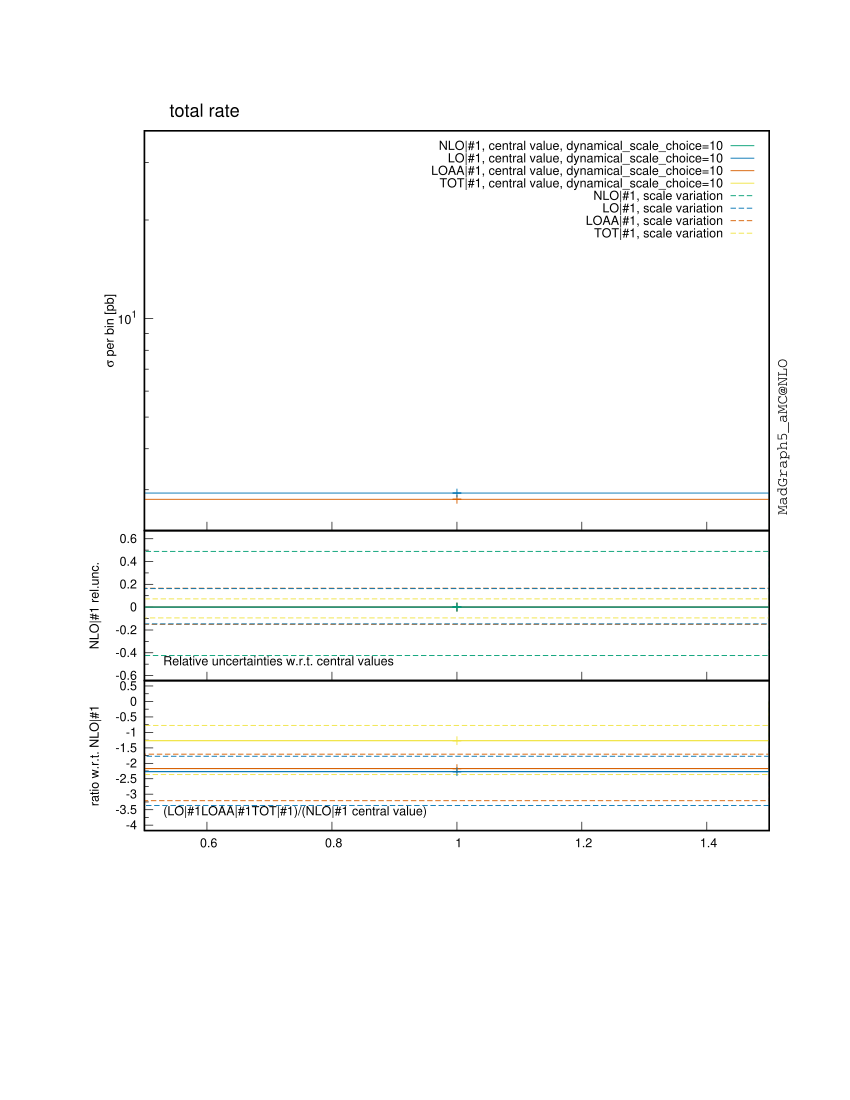

Source code (gnuplot):

################################################################################
#
# This gnuplot file was generated by MadGraph5_aMC@NLO project, a program which 
# automatically generates Feynman diagrams and matrix elements for arbitrary
# high-energy processes in the Standard Model and beyond. It also perform the
# integration and/or generate events for these processes, at LO and NLO accuracy.
#
# For more information, visit madgraph.phys.ucl.ac.be and amcatnlo.web.cern.ch
#
################################################################################
# /farmstorage/marcozaro/MadGraph/mg5amcnlo/mupmum_ww_nlo_new2/bin/internal/histograms.py /farmstorage/marcozaro/MadGraph/mg5amcnlo/mupmum_ww_nlo_new2/SubProcesses/P0_aa_wpwm/all_G1_100/MADatNLO.HwU /farmstorage/marcozaro/MadGraph/mg5amcnlo/mupmum_ww_nlo_new2/SubProcesses/P0_aa_wpwm/all_G1_80/MADatNLO.HwU /farmstorage/marcozaro/MadGraph/mg5amcnlo/mupmum_ww_nlo_new2/SubProcesses/P0_aa_wpwm/all_G1_143/MADatNLO.HwU /farmstorage/marcozaro/MadGraph/mg5amcnlo/mupmum_ww_nlo_new2/SubProcesses/P0_aa_wpwm/all_G1_365/MADatNLO.HwU /farmstorage/marcozaro/MadGraph/mg5amcnlo/mupmum_ww_nlo_new2/SubProcesses/P0_aa_wpwm/all_G1_154/MADatNLO.HwU /farmstorage/marcozaro/MadGraph/mg5amcnlo/mupmum_ww_nlo_new2/SubProcesses/P0_aa_wpwm/all_G1_460/MADatNLO.HwU /farmstorage/marcozaro/MadGraph/mg5amcnlo/mupmum_ww_nlo_new2/SubProcesses/P0_aa_wpwm/all_G1_191/MADatNLO.HwU /farmstorage/marcozaro/MadGraph/mg5amcnlo/mupmum_ww_nlo_new2/SubProcesses/P0_aa_wpwm/all_G1_72/MADatNLO.HwU /farmstorage/marcozaro/MadGraph/mg5amcnlo/mupmum_ww_nlo_new2/SubProcesses/P0_aa_wpwm/all_G1_572/MADatNLO.HwU /farmstorage/marcozaro/MadGraph/mg5amcnlo/mupmum_ww_nlo_new2/SubProcesses/P0_aa_wpwm/all_G1_232/MADatNLO.HwU /farmstorage/marcozaro/MadGraph/mg5amcnlo/mupmum_ww_nlo_new2/SubProcesses/P0_aa_wpwm/all_G1_322/MADatNLO.HwU /farmstorage/marcozaro/MadGraph/mg5amcnlo/mupmum_ww_nlo_new2/SubProcesses/P0_aa_wpwm/all_G1_112/MADatNLO.HwU /farmstorage/marcozaro/MadGraph/mg5amcnlo/mupmum_ww_nlo_new2/SubProcesses/P0_aa_wpwm/all_G1_328/MADatNLO.HwU /farmstorage/marcozaro/MadGraph/mg5amcnlo/mupmum_ww_nlo_new2/SubProcesses/P0_aa_wpwm/all_G1_3/MADatNLO.HwU /farmstorage/marcozaro/MadGraph/mg5amcnlo/mupmum_ww_nlo_new2/SubProcesses/P0_aa_wpwm/all_G1_471/MADatNLO.HwU /farmstorage/marcozaro/MadGraph/mg5amcnlo/mupmum_ww_nlo_new2/SubProcesses/P0_aa_wpwm/all_G1_384/MADatNLO.HwU /farmstorage/marcozaro/MadGraph/mg5amcnlo/mupmum_ww_nlo_new2/SubProcesses/P0_aa_wpwm/all_G1_213/MADatNLO.HwU /farmstorage/marcozaro/MadGraph/mg5amcnlo/mupmum_ww_nlo_new2/SubProcesses/P0_aa_wpwm/all_G1_503/MADatNLO.HwU /farmstorage/marcozaro/MadGraph/mg5amcnlo/mupmum_ww_nlo_new2/SubProcesses/P0_aa_wpwm/all_G1_335/MADatNLO.HwU /farmstorage/marcozaro/MadGraph/mg5amcnlo/mupmum_ww_nlo_new2/SubProcesses/P0_aa_wpwm/all_G1_592/MADatNLO.HwU /farmstorage/marcozaro/MadGraph/mg5amcnlo/mupmum_ww_nlo_new2/SubProcesses/P0_aa_wpwm/all_G1_171/MADatNLO.HwU /farmstorage/marcozaro/MadGraph/mg5amcnlo/mupmum_ww_nlo_new2/SubProcesses/P0_aa_wpwm/all_G1_463/MADatNLO.HwU /farmstorage/marcozaro/MadGraph/mg5amcnlo/mupmum_ww_nlo_new2/SubProcesses/P0_aa_wpwm/all_G1_212/MADatNLO.HwU /farmstorage/marcozaro/MadGraph/mg5amcnlo/mupmum_ww_nlo_new2/SubProcesses/P0_aa_wpwm/all_G1_198/MADatNLO.HwU /farmstorage/marcozaro/MadGraph/mg5amcnlo/mupmum_ww_nlo_new2/SubProcesses/P0_aa_wpwm/all_G1_497/MADatNLO.HwU /farmstorage/marcozaro/MadGraph/mg5amcnlo/mupmum_ww_nlo_new2/SubProcesses/P0_aa_wpwm/all_G1_561/MADatNLO.HwU /farmstorage/marcozaro/MadGraph/mg5amcnlo/mupmum_ww_nlo_new2/SubProcesses/P0_aa_wpwm/all_G1_529/MADatNLO.HwU /farmstorage/marcozaro/MadGraph/mg5amcnlo/mupmum_ww_nlo_new2/SubProcesses/P0_aa_wpwm/all_G1_284/MADatNLO.HwU /farmstorage/marcozaro/MadGraph/mg5amcnlo/mupmum_ww_nlo_new2/SubProcesses/P0_aa_wpwm/all_G1_319/MADatNLO.HwU /farmstorage/marcozaro/MadGraph/mg5amcnlo/mupmum_ww_nlo_new2/SubProcesses/P0_aa_wpwm/all_G1_428/MADatNLO.HwU /farmstorage/marcozaro/MadGraph/mg5amcnlo/mupmum_ww_nlo_new2/SubProcesses/P0_aa_wpwm/all_G1_119/MADatNLO.HwU /farmstorage/marcozaro/MadGraph/mg5amcnlo/mupmum_ww_nlo_new2/SubProcesses/P0_aa_wpwm/all_G1_297/MADatNLO.HwU /farmstorage/marcozaro/MadGraph/mg5amcnlo/mupmum_ww_nlo_new2/SubProcesses/P0_aa_wpwm/all_G1_277/MADatNLO.HwU /farmstorage/marcozaro/MadGraph/mg5amcnlo/mupmum_ww_nlo_new2/SubProcesses/P0_aa_wpwm/all_G1_407/MADatNLO.HwU /farmstorage/marcozaro/MadGraph/mg5amcnlo/mupmum_ww_nlo_new2/SubProcesses/P0_aa_wpwm/all_G1_169/MADatNLO.HwU /farmstorage/marcozaro/MadGraph/mg5amcnlo/mupmum_ww_nlo_new2/SubProcesses/P0_aa_wpwm/all_G1_558/MADatNLO.HwU /farmstorage/marcozaro/MadGraph/mg5amcnlo/mupmum_ww_nlo_new2/SubProcesses/P0_aa_wpwm/all_G1_447/MADatNLO.HwU /farmstorage/marcozaro/MadGraph/mg5amcnlo/mupmum_ww_nlo_new2/SubProcesses/P0_aa_wpwm/all_G1_275/MADatNLO.HwU /farmstorage/marcozaro/MadGraph/mg5amcnlo/mupmum_ww_nlo_new2/SubProcesses/P0_aa_wpwm/all_G1_84/MADatNLO.HwU /farmstorage/marcozaro/MadGraph/mg5amcnlo/mupmum_ww_nlo_new2/SubProcesses/P0_aa_wpwm/all_G1_285/MADatNLO.HwU /farmstorage/marcozaro/MadGraph/mg5amcnlo/mupmum_ww_nlo_new2/SubProcesses/P0_aa_wpwm/all_G1_305/MADatNLO.HwU /farmstorage/marcozaro/MadGraph/mg5amcnlo/mupmum_ww_nlo_new2/SubProcesses/P0_aa_wpwm/all_G1_5/MADatNLO.HwU /farmstorage/marcozaro/MadGraph/mg5amcnlo/mupmum_ww_nlo_new2/SubProcesses/P0_aa_wpwm/all_G1_158/MADatNLO.HwU /farmstorage/marcozaro/MadGraph/mg5amcnlo/mupmum_ww_nlo_new2/SubProcesses/P0_aa_wpwm/all_G1_81/MADatNLO.HwU /farmstorage/marcozaro/MadGraph/mg5amcnlo/mupmum_ww_nlo_new2/SubProcesses/P0_aa_wpwm/all_G1_409/MADatNLO.HwU /farmstorage/marcozaro/MadGraph/mg5amcnlo/mupmum_ww_nlo_new2/SubProcesses/P0_aa_wpwm/all_G1_490/MADatNLO.HwU /farmstorage/marcozaro/MadGraph/mg5amcnlo/mupmum_ww_nlo_new2/SubProcesses/P0_aa_wpwm/all_G1_279/MADatNLO.HwU /farmstorage/marcozaro/MadGraph/mg5amcnlo/mupmum_ww_nlo_new2/SubProcesses/P0_aa_wpwm/all_G1_324/MADatNLO.HwU /farmstorage/marcozaro/MadGraph/mg5amcnlo/mupmum_ww_nlo_new2/SubProcesses/P0_aa_wpwm/all_G1_426/MADatNLO.HwU /farmstorage/marcozaro/MadGraph/mg5amcnlo/mupmum_ww_nlo_new2/SubProcesses/P0_aa_wpwm/all_G1_159/MADatNLO.HwU /farmstorage/marcozaro/MadGraph/mg5amcnlo/mupmum_ww_nlo_new2/SubProcesses/P0_aa_wpwm/all_G1_597/MADatNLO.HwU /farmstorage/marcozaro/MadGraph/mg5amcnlo/mupmum_ww_nlo_new2/SubProcesses/P0_aa_wpwm/all_G1_372/MADatNLO.HwU /farmstorage/marcozaro/MadGraph/mg5amcnlo/mupmum_ww_nlo_new2/SubProcesses/P0_aa_wpwm/all_G1_475/MADatNLO.HwU /farmstorage/marcozaro/MadGraph/mg5amcnlo/mupmum_ww_nlo_new2/SubProcesses/P0_aa_wpwm/all_G1_325/MADatNLO.HwU /farmstorage/marcozaro/MadGraph/mg5amcnlo/mupmum_ww_nlo_new2/SubProcesses/P0_aa_wpwm/all_G1_353/MADatNLO.HwU /farmstorage/marcozaro/MadGraph/mg5amcnlo/mupmum_ww_nlo_new2/SubProcesses/P0_aa_wpwm/all_G1_505/MADatNLO.HwU /farmstorage/marcozaro/MadGraph/mg5amcnlo/mupmum_ww_nlo_new2/SubProcesses/P0_aa_wpwm/all_G1_398/MADatNLO.HwU /farmstorage/marcozaro/MadGraph/mg5amcnlo/mupmum_ww_nlo_new2/SubProcesses/P0_aa_wpwm/all_G1_86/MADatNLO.HwU /farmstorage/marcozaro/MadGraph/mg5amcnlo/mupmum_ww_nlo_new2/SubProcesses/P0_aa_wpwm/all_G1_33/MADatNLO.HwU /farmstorage/marcozaro/MadGraph/mg5amcnlo/mupmum_ww_nlo_new2/SubProcesses/P0_aa_wpwm/all_G1_487/MADatNLO.HwU /farmstorage/marcozaro/MadGraph/mg5amcnlo/mupmum_ww_nlo_new2/SubProcesses/P0_aa_wpwm/all_G1_209/MADatNLO.HwU /farmstorage/marcozaro/MadGraph/mg5amcnlo/mupmum_ww_nlo_new2/SubProcesses/P0_aa_wpwm/all_G1_551/MADatNLO.HwU /farmstorage/marcozaro/MadGraph/mg5amcnlo/mupmum_ww_nlo_new2/SubProcesses/P0_aa_wpwm/all_G1_316/MADatNLO.HwU /farmstorage/marcozaro/MadGraph/mg5amcnlo/mupmum_ww_nlo_new2/SubProcesses/P0_aa_wpwm/all_G1_491/MADatNLO.HwU /farmstorage/marcozaro/MadGraph/mg5amcnlo/mupmum_ww_nlo_new2/SubProcesses/P0_aa_wpwm/all_G1_411/MADatNLO.HwU /farmstorage/marcozaro/MadGraph/mg5amcnlo/mupmum_ww_nlo_new2/SubProcesses/P0_aa_wpwm/all_G1_2/MADatNLO.HwU /farmstorage/marcozaro/MadGraph/mg5amcnlo/mupmum_ww_nlo_new2/SubProcesses/P0_aa_wpwm/all_G1_403/MADatNLO.HwU /farmstorage/marcozaro/MadGraph/mg5amcnlo/mupmum_ww_nlo_new2/SubProcesses/P0_aa_wpwm/all_G1_221/MADatNLO.HwU /farmstorage/marcozaro/MadGraph/mg5amcnlo/mupmum_ww_nlo_new2/SubProcesses/P0_aa_wpwm/all_G1_345/MADatNLO.HwU /farmstorage/marcozaro/MadGraph/mg5amcnlo/mupmum_ww_nlo_new2/SubProcesses/P0_aa_wpwm/all_G1_31/MADatNLO.HwU /farmstorage/marcozaro/MadGraph/mg5amcnlo/mupmum_ww_nlo_new2/SubProcesses/P0_aa_wpwm/all_G1_555/MADatNLO.HwU /farmstorage/marcozaro/MadGraph/mg5amcnlo/mupmum_ww_nlo_new2/SubProcesses/P0_aa_wpwm/all_G1_121/MADatNLO.HwU /farmstorage/marcozaro/MadGraph/mg5amcnlo/mupmum_ww_nlo_new2/SubProcesses/P0_aa_wpwm/all_G1_400/MADatNLO.HwU /farmstorage/marcozaro/MadGraph/mg5amcnlo/mupmum_ww_nlo_new2/SubProcesses/P0_aa_wpwm/all_G1_94/MADatNLO.HwU /farmstorage/marcozaro/MadGraph/mg5amcnlo/mupmum_ww_nlo_new2/SubProcesses/P0_aa_wpwm/all_G1_178/MADatNLO.HwU /farmstorage/marcozaro/MadGraph/mg5amcnlo/mupmum_ww_nlo_new2/SubProcesses/P0_aa_wpwm/all_G1_495/MADatNLO.HwU /farmstorage/marcozaro/MadGraph/mg5amcnlo/mupmum_ww_nlo_new2/SubProcesses/P0_aa_wpwm/all_G1_173/MADatNLO.HwU /farmstorage/marcozaro/MadGraph/mg5amcnlo/mupmum_ww_nlo_new2/SubProcesses/P0_aa_wpwm/all_G1_19/MADatNLO.HwU /farmstorage/marcozaro/MadGraph/mg5amcnlo/mupmum_ww_nlo_new2/SubProcesses/P0_aa_wpwm/all_G1_255/MADatNLO.HwU /farmstorage/marcozaro/MadGraph/mg5amcnlo/mupmum_ww_nlo_new2/SubProcesses/P0_aa_wpwm/all_G1_136/MADatNLO.HwU /farmstorage/marcozaro/MadGraph/mg5amcnlo/mupmum_ww_nlo_new2/SubProcesses/P0_aa_wpwm/all_G1_537/MADatNLO.HwU /farmstorage/marcozaro/MadGraph/mg5amcnlo/mupmum_ww_nlo_new2/SubProcesses/P0_aa_wpwm/all_G1_247/MADatNLO.HwU /farmstorage/marcozaro/MadGraph/mg5amcnlo/mupmum_ww_nlo_new2/SubProcesses/P0_aa_wpwm/all_G1_265/MADatNLO.HwU /farmstorage/marcozaro/MadGraph/mg5amcnlo/mupmum_ww_nlo_new2/SubProcesses/P0_aa_wpwm/all_G1_357/MADatNLO.HwU /farmstorage/marcozaro/MadGraph/mg5amcnlo/mupmum_ww_nlo_new2/SubProcesses/P0_aa_wpwm/all_G1_170/MADatNLO.HwU /farmstorage/marcozaro/MadGraph/mg5amcnlo/mupmum_ww_nlo_new2/SubProcesses/P0_aa_wpwm/all_G1_24/MADatNLO.HwU /farmstorage/marcozaro/MadGraph/mg5amcnlo/mupmum_ww_nlo_new2/SubProcesses/P0_aa_wpwm/all_G1_585/MADatNLO.HwU /farmstorage/marcozaro/MadGraph/mg5amcnlo/mupmum_ww_nlo_new2/SubProcesses/P0_aa_wpwm/all_G1_269/MADatNLO.HwU /farmstorage/marcozaro/MadGraph/mg5amcnlo/mupmum_ww_nlo_new2/SubProcesses/P0_aa_wpwm/all_G1_134/MADatNLO.HwU /farmstorage/marcozaro/MadGraph/mg5amcnlo/mupmum_ww_nlo_new2/SubProcesses/P0_aa_wpwm/all_G1_60/MADatNLO.HwU /farmstorage/marcozaro/MadGraph/mg5amcnlo/mupmum_ww_nlo_new2/SubProcesses/P0_aa_wpwm/all_G1_481/MADatNLO.HwU /farmstorage/marcozaro/MadGraph/mg5amcnlo/mupmum_ww_nlo_new2/SubProcesses/P0_aa_wpwm/all_G1_533/MADatNLO.HwU /farmstorage/marcozaro/MadGraph/mg5amcnlo/mupmum_ww_nlo_new2/SubProcesses/P0_aa_wpwm/all_G1_268/MADatNLO.HwU /farmstorage/marcozaro/MadGraph/mg5amcnlo/mupmum_ww_nlo_new2/SubProcesses/P0_aa_wpwm/all_G1_356/MADatNLO.HwU /farmstorage/marcozaro/MadGraph/mg5amcnlo/mupmum_ww_nlo_new2/SubProcesses/P0_aa_wpwm/all_G1_423/MADatNLO.HwU /farmstorage/marcozaro/MadGraph/mg5amcnlo/mupmum_ww_nlo_new2/SubProcesses/P0_aa_wpwm/all_G1_410/MADatNLO.HwU /farmstorage/marcozaro/MadGraph/mg5amcnlo/mupmum_ww_nlo_new2/SubProcesses/P0_aa_wpwm/all_G1_184/MADatNLO.HwU /farmstorage/marcozaro/MadGraph/mg5amcnlo/mupmum_ww_nlo_new2/SubProcesses/P0_aa_wpwm/all_G1_139/MADatNLO.HwU /farmstorage/marcozaro/MadGraph/mg5amcnlo/mupmum_ww_nlo_new2/SubProcesses/P0_aa_wpwm/all_G1_440/MADatNLO.HwU /farmstorage/marcozaro/MadGraph/mg5amcnlo/mupmum_ww_nlo_new2/SubProcesses/P0_aa_wpwm/all_G1_76/MADatNLO.HwU /farmstorage/marcozaro/MadGraph/mg5amcnlo/mupmum_ww_nlo_new2/SubProcesses/P0_aa_wpwm/all_G1_214/MADatNLO.HwU /farmstorage/marcozaro/MadGraph/mg5amcnlo/mupmum_ww_nlo_new2/SubProcesses/P0_aa_wpwm/all_G1_546/MADatNLO.HwU /farmstorage/marcozaro/MadGraph/mg5amcnlo/mupmum_ww_nlo_new2/SubProcesses/P0_aa_wpwm/all_G1_378/MADatNLO.HwU /farmstorage/marcozaro/MadGraph/mg5amcnlo/mupmum_ww_nlo_new2/SubProcesses/P0_aa_wpwm/all_G1_521/MADatNLO.HwU /farmstorage/marcozaro/MadGraph/mg5amcnlo/mupmum_ww_nlo_new2/SubProcesses/P0_aa_wpwm/all_G1_563/MADatNLO.HwU /farmstorage/marcozaro/MadGraph/mg5amcnlo/mupmum_ww_nlo_new2/SubProcesses/P0_aa_wpwm/all_G1_379/MADatNLO.HwU /farmstorage/marcozaro/MadGraph/mg5amcnlo/mupmum_ww_nlo_new2/SubProcesses/P0_aa_wpwm/all_G1_77/MADatNLO.HwU /farmstorage/marcozaro/MadGraph/mg5amcnlo/mupmum_ww_nlo_new2/SubProcesses/P0_aa_wpwm/all_G1_580/MADatNLO.HwU /farmstorage/marcozaro/MadGraph/mg5amcnlo/mupmum_ww_nlo_new2/SubProcesses/P0_aa_wpwm/all_G1_200/MADatNLO.HwU /farmstorage/marcozaro/MadGraph/mg5amcnlo/mupmum_ww_nlo_new2/SubProcesses/P0_aa_wpwm/all_G1_351/MADatNLO.HwU /farmstorage/marcozaro/MadGraph/mg5amcnlo/mupmum_ww_nlo_new2/SubProcesses/P0_aa_wpwm/all_G1_30/MADatNLO.HwU /farmstorage/marcozaro/MadGraph/mg5amcnlo/mupmum_ww_nlo_new2/SubProcesses/P0_aa_wpwm/all_G1_195/MADatNLO.HwU /farmstorage/marcozaro/MadGraph/mg5amcnlo/mupmum_ww_nlo_new2/SubProcesses/P0_aa_wpwm/all_G1_383/MADatNLO.HwU /farmstorage/marcozaro/MadGraph/mg5amcnlo/mupmum_ww_nlo_new2/SubProcesses/P0_aa_wpwm/all_G1_175/MADatNLO.HwU /farmstorage/marcozaro/MadGraph/mg5amcnlo/mupmum_ww_nlo_new2/SubProcesses/P0_aa_wpwm/all_G1_527/MADatNLO.HwU /farmstorage/marcozaro/MadGraph/mg5amcnlo/mupmum_ww_nlo_new2/SubProcesses/P0_aa_wpwm/all_G1_244/MADatNLO.HwU /farmstorage/marcozaro/MadGraph/mg5amcnlo/mupmum_ww_nlo_new2/SubProcesses/P0_aa_wpwm/all_G1_420/MADatNLO.HwU /farmstorage/marcozaro/MadGraph/mg5amcnlo/mupmum_ww_nlo_new2/SubProcesses/P0_aa_wpwm/all_G1_312/MADatNLO.HwU /farmstorage/marcozaro/MadGraph/mg5amcnlo/mupmum_ww_nlo_new2/SubProcesses/P0_aa_wpwm/all_G1_64/MADatNLO.HwU /farmstorage/marcozaro/MadGraph/mg5amcnlo/mupmum_ww_nlo_new2/SubProcesses/P0_aa_wpwm/all_G1_9/MADatNLO.HwU /farmstorage/marcozaro/MadGraph/mg5amcnlo/mupmum_ww_nlo_new2/SubProcesses/P0_aa_wpwm/all_G1_562/MADatNLO.HwU /farmstorage/marcozaro/MadGraph/mg5amcnlo/mupmum_ww_nlo_new2/SubProcesses/P0_aa_wpwm/all_G1_477/MADatNLO.HwU /farmstorage/marcozaro/MadGraph/mg5amcnlo/mupmum_ww_nlo_new2/SubProcesses/P0_aa_wpwm/all_G1_135/MADatNLO.HwU /farmstorage/marcozaro/MadGraph/mg5amcnlo/mupmum_ww_nlo_new2/SubProcesses/P0_aa_wpwm/all_G1_210/MADatNLO.HwU /farmstorage/marcozaro/MadGraph/mg5amcnlo/mupmum_ww_nlo_new2/SubProcesses/P0_aa_wpwm/all_G1_131/MADatNLO.HwU /farmstorage/marcozaro/MadGraph/mg5amcnlo/mupmum_ww_nlo_new2/SubProcesses/P0_aa_wpwm/all_G1_26/MADatNLO.HwU /farmstorage/marcozaro/MadGraph/mg5amcnlo/mupmum_ww_nlo_new2/SubProcesses/P0_aa_wpwm/all_G1_202/MADatNLO.HwU /farmstorage/marcozaro/MadGraph/mg5amcnlo/mupmum_ww_nlo_new2/SubProcesses/P0_aa_wpwm/all_G1_416/MADatNLO.HwU /farmstorage/marcozaro/MadGraph/mg5amcnlo/mupmum_ww_nlo_new2/SubProcesses/P0_aa_wpwm/all_G1_468/MADatNLO.HwU /farmstorage/marcozaro/MadGraph/mg5amcnlo/mupmum_ww_nlo_new2/SubProcesses/P0_aa_wpwm/all_G1_293/MADatNLO.HwU /farmstorage/marcozaro/MadGraph/mg5amcnlo/mupmum_ww_nlo_new2/SubProcesses/P0_aa_wpwm/all_G1_536/MADatNLO.HwU /farmstorage/marcozaro/MadGraph/mg5amcnlo/mupmum_ww_nlo_new2/SubProcesses/P0_aa_wpwm/all_G1_281/MADatNLO.HwU /farmstorage/marcozaro/MadGraph/mg5amcnlo/mupmum_ww_nlo_new2/SubProcesses/P0_aa_wpwm/all_G1_374/MADatNLO.HwU /farmstorage/marcozaro/MadGraph/mg5amcnlo/mupmum_ww_nlo_new2/SubProcesses/P0_aa_wpwm/all_G1_259/MADatNLO.HwU /farmstorage/marcozaro/MadGraph/mg5amcnlo/mupmum_ww_nlo_new2/SubProcesses/P0_aa_wpwm/all_G1_206/MADatNLO.HwU /farmstorage/marcozaro/MadGraph/mg5amcnlo/mupmum_ww_nlo_new2/SubProcesses/P0_aa_wpwm/all_G1_20/MADatNLO.HwU /farmstorage/marcozaro/MadGraph/mg5amcnlo/mupmum_ww_nlo_new2/SubProcesses/P0_aa_wpwm/all_G1_290/MADatNLO.HwU /farmstorage/marcozaro/MadGraph/mg5amcnlo/mupmum_ww_nlo_new2/SubProcesses/P0_aa_wpwm/all_G1_462/MADatNLO.HwU /farmstorage/marcozaro/MadGraph/mg5amcnlo/mupmum_ww_nlo_new2/SubProcesses/P0_aa_wpwm/all_G1_457/MADatNLO.HwU /farmstorage/marcozaro/MadGraph/mg5amcnlo/mupmum_ww_nlo_new2/SubProcesses/P0_aa_wpwm/all_G1_315/MADatNLO.HwU /farmstorage/marcozaro/MadGraph/mg5amcnlo/mupmum_ww_nlo_new2/SubProcesses/P0_aa_wpwm/all_G1_83/MADatNLO.HwU /farmstorage/marcozaro/MadGraph/mg5amcnlo/mupmum_ww_nlo_new2/SubProcesses/P0_aa_wpwm/all_G1_10/MADatNLO.HwU /farmstorage/marcozaro/MadGraph/mg5amcnlo/mupmum_ww_nlo_new2/SubProcesses/P0_aa_wpwm/all_G1_302/MADatNLO.HwU /farmstorage/marcozaro/MadGraph/mg5amcnlo/mupmum_ww_nlo_new2/SubProcesses/P0_aa_wpwm/all_G1_395/MADatNLO.HwU /farmstorage/marcozaro/MadGraph/mg5amcnlo/mupmum_ww_nlo_new2/SubProcesses/P0_aa_wpwm/all_G1_496/MADatNLO.HwU /farmstorage/marcozaro/MadGraph/mg5amcnlo/mupmum_ww_nlo_new2/SubProcesses/P0_aa_wpwm/all_G1_48/MADatNLO.HwU /farmstorage/marcozaro/MadGraph/mg5amcnlo/mupmum_ww_nlo_new2/SubProcesses/P0_aa_wpwm/all_G1_296/MADatNLO.HwU /farmstorage/marcozaro/MadGraph/mg5amcnlo/mupmum_ww_nlo_new2/SubProcesses/P0_aa_wpwm/all_G1_434/MADatNLO.HwU /farmstorage/marcozaro/MadGraph/mg5amcnlo/mupmum_ww_nlo_new2/SubProcesses/P0_aa_wpwm/all_G1_104/MADatNLO.HwU /farmstorage/marcozaro/MadGraph/mg5amcnlo/mupmum_ww_nlo_new2/SubProcesses/P0_aa_wpwm/all_G1_185/MADatNLO.HwU /farmstorage/marcozaro/MadGraph/mg5amcnlo/mupmum_ww_nlo_new2/SubProcesses/P0_aa_wpwm/all_G1_375/MADatNLO.HwU /farmstorage/marcozaro/MadGraph/mg5amcnlo/mupmum_ww_nlo_new2/SubProcesses/P0_aa_wpwm/all_G1_446/MADatNLO.HwU /farmstorage/marcozaro/MadGraph/mg5amcnlo/mupmum_ww_nlo_new2/SubProcesses/P0_aa_wpwm/all_G1_276/MADatNLO.HwU /farmstorage/marcozaro/MadGraph/mg5amcnlo/mupmum_ww_nlo_new2/SubProcesses/P0_aa_wpwm/all_G1_120/MADatNLO.HwU /farmstorage/marcozaro/MadGraph/mg5amcnlo/mupmum_ww_nlo_new2/SubProcesses/P0_aa_wpwm/all_G1_370/MADatNLO.HwU /farmstorage/marcozaro/MadGraph/mg5amcnlo/mupmum_ww_nlo_new2/SubProcesses/P0_aa_wpwm/all_G1_517/MADatNLO.HwU /farmstorage/marcozaro/MadGraph/mg5amcnlo/mupmum_ww_nlo_new2/SubProcesses/P0_aa_wpwm/all_G1_227/MADatNLO.HwU /farmstorage/marcozaro/MadGraph/mg5amcnlo/mupmum_ww_nlo_new2/SubProcesses/P0_aa_wpwm/all_G1_308/MADatNLO.HwU /farmstorage/marcozaro/MadGraph/mg5amcnlo/mupmum_ww_nlo_new2/SubProcesses/P0_aa_wpwm/all_G1_445/MADatNLO.HwU /farmstorage/marcozaro/MadGraph/mg5amcnlo/mupmum_ww_nlo_new2/SubProcesses/P0_aa_wpwm/all_G1_291/MADatNLO.HwU /farmstorage/marcozaro/MadGraph/mg5amcnlo/mupmum_ww_nlo_new2/SubProcesses/P0_aa_wpwm/all_G1_418/MADatNLO.HwU /farmstorage/marcozaro/MadGraph/mg5amcnlo/mupmum_ww_nlo_new2/SubProcesses/P0_aa_wpwm/all_G1_149/MADatNLO.HwU /farmstorage/marcozaro/MadGraph/mg5amcnlo/mupmum_ww_nlo_new2/SubProcesses/P0_aa_wpwm/all_G1_38/MADatNLO.HwU /farmstorage/marcozaro/MadGraph/mg5amcnlo/mupmum_ww_nlo_new2/SubProcesses/P0_aa_wpwm/all_G1_344/MADatNLO.HwU /farmstorage/marcozaro/MadGraph/mg5amcnlo/mupmum_ww_nlo_new2/SubProcesses/P0_aa_wpwm/all_G1_62/MADatNLO.HwU /farmstorage/marcozaro/MadGraph/mg5amcnlo/mupmum_ww_nlo_new2/SubProcesses/P0_aa_wpwm/all_G1_113/MADatNLO.HwU /farmstorage/marcozaro/MadGraph/mg5amcnlo/mupmum_ww_nlo_new2/SubProcesses/P0_aa_wpwm/all_G1_166/MADatNLO.HwU /farmstorage/marcozaro/MadGraph/mg5amcnlo/mupmum_ww_nlo_new2/SubProcesses/P0_aa_wpwm/all_G1_570/MADatNLO.HwU /farmstorage/marcozaro/MadGraph/mg5amcnlo/mupmum_ww_nlo_new2/SubProcesses/P0_aa_wpwm/all_G1_388/MADatNLO.HwU /farmstorage/marcozaro/MadGraph/mg5amcnlo/mupmum_ww_nlo_new2/SubProcesses/P0_aa_wpwm/all_G1_55/MADatNLO.HwU /farmstorage/marcozaro/MadGraph/mg5amcnlo/mupmum_ww_nlo_new2/SubProcesses/P0_aa_wpwm/all_G1_1/MADatNLO.HwU /farmstorage/marcozaro/MadGraph/mg5amcnlo/mupmum_ww_nlo_new2/SubProcesses/P0_aa_wpwm/all_G1_373/MADatNLO.HwU /farmstorage/marcozaro/MadGraph/mg5amcnlo/mupmum_ww_nlo_new2/SubProcesses/P0_aa_wpwm/all_G1_567/MADatNLO.HwU /farmstorage/marcozaro/MadGraph/mg5amcnlo/mupmum_ww_nlo_new2/SubProcesses/P0_aa_wpwm/all_G1_258/MADatNLO.HwU /farmstorage/marcozaro/MadGraph/mg5amcnlo/mupmum_ww_nlo_new2/SubProcesses/P0_aa_wpwm/all_G1_25/MADatNLO.HwU /farmstorage/marcozaro/MadGraph/mg5amcnlo/mupmum_ww_nlo_new2/SubProcesses/P0_aa_wpwm/all_G1_352/MADatNLO.HwU /farmstorage/marcozaro/MadGraph/mg5amcnlo/mupmum_ww_nlo_new2/SubProcesses/P0_aa_wpwm/all_G1_208/MADatNLO.HwU /farmstorage/marcozaro/MadGraph/mg5amcnlo/mupmum_ww_nlo_new2/SubProcesses/P0_aa_wpwm/all_G1_262/MADatNLO.HwU /farmstorage/marcozaro/MadGraph/mg5amcnlo/mupmum_ww_nlo_new2/SubProcesses/P0_aa_wpwm/all_G1_334/MADatNLO.HwU /farmstorage/marcozaro/MadGraph/mg5amcnlo/mupmum_ww_nlo_new2/SubProcesses/P0_mupmum_wpwm/all_G1_74/MADatNLO.HwU /farmstorage/marcozaro/MadGraph/mg5amcnlo/mupmum_ww_nlo_new2/SubProcesses/P0_aa_wpwm/all_G1_412/MADatNLO.HwU /farmstorage/marcozaro/MadGraph/mg5amcnlo/mupmum_ww_nlo_new2/SubProcesses/P0_aa_wpwm/all_G1_437/MADatNLO.HwU /farmstorage/marcozaro/MadGraph/mg5amcnlo/mupmum_ww_nlo_new2/SubProcesses/P0_aa_wpwm/all_G1_141/MADatNLO.HwU /farmstorage/marcozaro/MadGraph/mg5amcnlo/mupmum_ww_nlo_new2/SubProcesses/P0_aa_wpwm/all_G1_82/MADatNLO.HwU /farmstorage/marcozaro/MadGraph/mg5amcnlo/mupmum_ww_nlo_new2/SubProcesses/P0_aa_wpwm/all_G1_234/MADatNLO.HwU /farmstorage/marcozaro/MadGraph/mg5amcnlo/mupmum_ww_nlo_new2/SubProcesses/P0_aa_wpwm/all_G1_37/MADatNLO.HwU /farmstorage/marcozaro/MadGraph/mg5amcnlo/mupmum_ww_nlo_new2/SubProcesses/P0_aa_wpwm/all_G1_6/MADatNLO.HwU /farmstorage/marcozaro/MadGraph/mg5amcnlo/mupmum_ww_nlo_new2/SubProcesses/P0_aa_wpwm/all_G1_329/MADatNLO.HwU /farmstorage/marcozaro/MadGraph/mg5amcnlo/mupmum_ww_nlo_new2/SubProcesses/P0_aa_wpwm/all_G1_96/MADatNLO.HwU /farmstorage/marcozaro/MadGraph/mg5amcnlo/mupmum_ww_nlo_new2/SubProcesses/P0_aa_wpwm/all_G1_518/MADatNLO.HwU /farmstorage/marcozaro/MadGraph/mg5amcnlo/mupmum_ww_nlo_new2/SubProcesses/P0_aa_wpwm/all_G1_522/MADatNLO.HwU /farmstorage/marcozaro/MadGraph/mg5amcnlo/mupmum_ww_nlo_new2/SubProcesses/P0_aa_wpwm/all_G1_528/MADatNLO.HwU /farmstorage/marcozaro/MadGraph/mg5amcnlo/mupmum_ww_nlo_new2/SubProcesses/P0_aa_wpwm/all_G1_118/MADatNLO.HwU /farmstorage/marcozaro/MadGraph/mg5amcnlo/mupmum_ww_nlo_new2/SubProcesses/P0_aa_wpwm/all_G1_341/MADatNLO.HwU /farmstorage/marcozaro/MadGraph/mg5amcnlo/mupmum_ww_nlo_new2/SubProcesses/P0_aa_wpwm/all_G1_129/MADatNLO.HwU /farmstorage/marcozaro/MadGraph/mg5amcnlo/mupmum_ww_nlo_new2/SubProcesses/P0_aa_wpwm/all_G1_283/MADatNLO.HwU /farmstorage/marcozaro/MadGraph/mg5amcnlo/mupmum_ww_nlo_new2/SubProcesses/P0_aa_wpwm/all_G1_568/MADatNLO.HwU /farmstorage/marcozaro/MadGraph/mg5amcnlo/mupmum_ww_nlo_new2/SubProcesses/P0_aa_wpwm/all_G1_538/MADatNLO.HwU /farmstorage/marcozaro/MadGraph/mg5amcnlo/mupmum_ww_nlo_new2/SubProcesses/P0_aa_wpwm/all_G1_56/MADatNLO.HwU /farmstorage/marcozaro/MadGraph/mg5amcnlo/mupmum_ww_nlo_new2/SubProcesses/P0_aa_wpwm/all_G1_550/MADatNLO.HwU /farmstorage/marcozaro/MadGraph/mg5amcnlo/mupmum_ww_nlo_new2/SubProcesses/P0_aa_wpwm/all_G1_128/MADatNLO.HwU /farmstorage/marcozaro/MadGraph/mg5amcnlo/mupmum_ww_nlo_new2/SubProcesses/P0_aa_wpwm/all_G1_330/MADatNLO.HwU /farmstorage/marcozaro/MadGraph/mg5amcnlo/mupmum_ww_nlo_new2/SubProcesses/P0_aa_wpwm/all_G1_576/MADatNLO.HwU /farmstorage/marcozaro/MadGraph/mg5amcnlo/mupmum_ww_nlo_new2/SubProcesses/P0_aa_wpwm/all_G1_474/MADatNLO.HwU /farmstorage/marcozaro/MadGraph/mg5amcnlo/mupmum_ww_nlo_new2/SubProcesses/P0_aa_wpwm/all_G1_342/MADatNLO.HwU /farmstorage/marcozaro/MadGraph/mg5amcnlo/mupmum_ww_nlo_new2/SubProcesses/P0_aa_wpwm/all_G1_382/MADatNLO.HwU /farmstorage/marcozaro/MadGraph/mg5amcnlo/mupmum_ww_nlo_new2/SubProcesses/P0_aa_wpwm/all_G1_11/MADatNLO.HwU /farmstorage/marcozaro/MadGraph/mg5amcnlo/mupmum_ww_nlo_new2/SubProcesses/P0_aa_wpwm/all_G1_511/MADatNLO.HwU /farmstorage/marcozaro/MadGraph/mg5amcnlo/mupmum_ww_nlo_new2/SubProcesses/P0_aa_wpwm/all_G1_364/MADatNLO.HwU /farmstorage/marcozaro/MadGraph/mg5amcnlo/mupmum_ww_nlo_new2/SubProcesses/P0_aa_wpwm/all_G1_530/MADatNLO.HwU /farmstorage/marcozaro/MadGraph/mg5amcnlo/mupmum_ww_nlo_new2/SubProcesses/P0_aa_wpwm/all_G1_340/MADatNLO.HwU /farmstorage/marcozaro/MadGraph/mg5amcnlo/mupmum_ww_nlo_new2/SubProcesses/P0_aa_wpwm/all_G1_57/MADatNLO.HwU /farmstorage/marcozaro/MadGraph/mg5amcnlo/mupmum_ww_nlo_new2/SubProcesses/P0_aa_wpwm/all_G1_593/MADatNLO.HwU /farmstorage/marcozaro/MadGraph/mg5amcnlo/mupmum_ww_nlo_new2/SubProcesses/P0_aa_wpwm/all_G1_74/MADatNLO.HwU /farmstorage/marcozaro/MadGraph/mg5amcnlo/mupmum_ww_nlo_new2/SubProcesses/P0_aa_wpwm/all_G1_406/MADatNLO.HwU /farmstorage/marcozaro/MadGraph/mg5amcnlo/mupmum_ww_nlo_new2/SubProcesses/P0_aa_wpwm/all_G1_23/MADatNLO.HwU /farmstorage/marcozaro/MadGraph/mg5amcnlo/mupmum_ww_nlo_new2/SubProcesses/P0_aa_wpwm/all_G1_509/MADatNLO.HwU /farmstorage/marcozaro/MadGraph/mg5amcnlo/mupmum_ww_nlo_new2/SubProcesses/P0_aa_wpwm/all_G1_338/MADatNLO.HwU /farmstorage/marcozaro/MadGraph/mg5amcnlo/mupmum_ww_nlo_new2/SubProcesses/P0_aa_wpwm/all_G1_163/MADatNLO.HwU /farmstorage/marcozaro/MadGraph/mg5amcnlo/mupmum_ww_nlo_new2/SubProcesses/P0_aa_wpwm/all_G1_63/MADatNLO.HwU /farmstorage/marcozaro/MadGraph/mg5amcnlo/mupmum_ww_nlo_new2/SubProcesses/P0_aa_wpwm/all_G1_236/MADatNLO.HwU /farmstorage/marcozaro/MadGraph/mg5amcnlo/mupmum_ww_nlo_new2/SubProcesses/P0_aa_wpwm/all_G1_358/MADatNLO.HwU /farmstorage/marcozaro/MadGraph/mg5amcnlo/mupmum_ww_nlo_new2/SubProcesses/P0_aa_wpwm/all_G1_482/MADatNLO.HwU /farmstorage/marcozaro/MadGraph/mg5amcnlo/mupmum_ww_nlo_new2/SubProcesses/P0_aa_wpwm/all_G1_203/MADatNLO.HwU /farmstorage/marcozaro/MadGraph/mg5amcnlo/mupmum_ww_nlo_new2/SubProcesses/P0_aa_wpwm/all_G1_164/MADatNLO.HwU /farmstorage/marcozaro/MadGraph/mg5amcnlo/mupmum_ww_nlo_new2/SubProcesses/P0_aa_wpwm/all_G1_98/MADatNLO.HwU /farmstorage/marcozaro/MadGraph/mg5amcnlo/mupmum_ww_nlo_new2/SubProcesses/P0_aa_wpwm/all_G1_591/MADatNLO.HwU /farmstorage/marcozaro/MadGraph/mg5amcnlo/mupmum_ww_nlo_new2/SubProcesses/P0_aa_wpwm/all_G1_346/MADatNLO.HwU /farmstorage/marcozaro/MadGraph/mg5amcnlo/mupmum_ww_nlo_new2/SubProcesses/P0_aa_wpwm/all_G1_390/MADatNLO.HwU /farmstorage/marcozaro/MadGraph/mg5amcnlo/mupmum_ww_nlo_new2/SubProcesses/P0_aa_wpwm/all_G1_413/MADatNLO.HwU /farmstorage/marcozaro/MadGraph/mg5amcnlo/mupmum_ww_nlo_new2/SubProcesses/P0_aa_wpwm/all_G1_422/MADatNLO.HwU /farmstorage/marcozaro/MadGraph/mg5amcnlo/mupmum_ww_nlo_new2/SubProcesses/P0_aa_wpwm/all_G1_106/MADatNLO.HwU /farmstorage/marcozaro/MadGraph/mg5amcnlo/mupmum_ww_nlo_new2/SubProcesses/P0_aa_wpwm/all_G1_402/MADatNLO.HwU /farmstorage/marcozaro/MadGraph/mg5amcnlo/mupmum_ww_nlo_new2/SubProcesses/P0_aa_wpwm/all_G1_439/MADatNLO.HwU /farmstorage/marcozaro/MadGraph/mg5amcnlo/mupmum_ww_nlo_new2/SubProcesses/P0_aa_wpwm/all_G1_485/MADatNLO.HwU /farmstorage/marcozaro/MadGraph/mg5amcnlo/mupmum_ww_nlo_new2/SubProcesses/P0_aa_wpwm/all_G1_449/MADatNLO.HwU /farmstorage/marcozaro/MadGraph/mg5amcnlo/mupmum_ww_nlo_new2/SubProcesses/P0_aa_wpwm/all_G1_489/MADatNLO.HwU /farmstorage/marcozaro/MadGraph/mg5amcnlo/mupmum_ww_nlo_new2/SubProcesses/P0_aa_wpwm/all_G1_565/MADatNLO.HwU /farmstorage/marcozaro/MadGraph/mg5amcnlo/mupmum_ww_nlo_new2/SubProcesses/P0_aa_wpwm/all_G1_114/MADatNLO.HwU /farmstorage/marcozaro/MadGraph/mg5amcnlo/mupmum_ww_nlo_new2/SubProcesses/P0_aa_wpwm/all_G1_256/MADatNLO.HwU /farmstorage/marcozaro/MadGraph/mg5amcnlo/mupmum_ww_nlo_new2/SubProcesses/P0_aa_wpwm/all_G1_438/MADatNLO.HwU /farmstorage/marcozaro/MadGraph/mg5amcnlo/mupmum_ww_nlo_new2/SubProcesses/P0_aa_wpwm/all_G1_116/MADatNLO.HwU /farmstorage/marcozaro/MadGraph/mg5amcnlo/mupmum_ww_nlo_new2/SubProcesses/P0_aa_wpwm/all_G1_68/MADatNLO.HwU /farmstorage/marcozaro/MadGraph/mg5amcnlo/mupmum_ww_nlo_new2/SubProcesses/P0_aa_wpwm/all_G1_253/MADatNLO.HwU /farmstorage/marcozaro/MadGraph/mg5amcnlo/mupmum_ww_nlo_new2/SubProcesses/P0_aa_wpwm/all_G1_88/MADatNLO.HwU /farmstorage/marcozaro/MadGraph/mg5amcnlo/mupmum_ww_nlo_new2/SubProcesses/P0_aa_wpwm/all_G1_70/MADatNLO.HwU /farmstorage/marcozaro/MadGraph/mg5amcnlo/mupmum_ww_nlo_new2/SubProcesses/P0_aa_wpwm/all_G1_544/MADatNLO.HwU /farmstorage/marcozaro/MadGraph/mg5amcnlo/mupmum_ww_nlo_new2/SubProcesses/P0_aa_wpwm/all_G1_464/MADatNLO.HwU /farmstorage/marcozaro/MadGraph/mg5amcnlo/mupmum_ww_nlo_new2/SubProcesses/P0_aa_wpwm/all_G1_321/MADatNLO.HwU /farmstorage/marcozaro/MadGraph/mg5amcnlo/mupmum_ww_nlo_new2/SubProcesses/P0_aa_wpwm/all_G1_389/MADatNLO.HwU /farmstorage/marcozaro/MadGraph/mg5amcnlo/mupmum_ww_nlo_new2/SubProcesses/P0_aa_wpwm/all_G1_299/MADatNLO.HwU /farmstorage/marcozaro/MadGraph/mg5amcnlo/mupmum_ww_nlo_new2/SubProcesses/P0_aa_wpwm/all_G1_241/MADatNLO.HwU /farmstorage/marcozaro/MadGraph/mg5amcnlo/mupmum_ww_nlo_new2/SubProcesses/P0_aa_wpwm/all_G1_90/MADatNLO.HwU /farmstorage/marcozaro/MadGraph/mg5amcnlo/mupmum_ww_nlo_new2/SubProcesses/P0_aa_wpwm/all_G1_219/MADatNLO.HwU /farmstorage/marcozaro/MadGraph/mg5amcnlo/mupmum_ww_nlo_new2/SubProcesses/P0_aa_wpwm/all_G1_201/MADatNLO.HwU /farmstorage/marcozaro/MadGraph/mg5amcnlo/mupmum_ww_nlo_new2/SubProcesses/P0_aa_wpwm/all_G1_252/MADatNLO.HwU /farmstorage/marcozaro/MadGraph/mg5amcnlo/mupmum_ww_nlo_new2/SubProcesses/P0_aa_wpwm/all_G1_190/MADatNLO.HwU /farmstorage/marcozaro/MadGraph/mg5amcnlo/mupmum_ww_nlo_new2/SubProcesses/P0_aa_wpwm/all_G1_359/MADatNLO.HwU /farmstorage/marcozaro/MadGraph/mg5amcnlo/mupmum_ww_nlo_new2/SubProcesses/P0_aa_wpwm/all_G1_414/MADatNLO.HwU /farmstorage/marcozaro/MadGraph/mg5amcnlo/mupmum_ww_nlo_new2/SubProcesses/P0_aa_wpwm/all_G1_320/MADatNLO.HwU /farmstorage/marcozaro/MadGraph/mg5amcnlo/mupmum_ww_nlo_new2/SubProcesses/P0_aa_wpwm/all_G1_502/MADatNLO.HwU /farmstorage/marcozaro/MadGraph/mg5amcnlo/mupmum_ww_nlo_new2/SubProcesses/P0_aa_wpwm/all_G1_78/MADatNLO.HwU /farmstorage/marcozaro/MadGraph/mg5amcnlo/mupmum_ww_nlo_new2/SubProcesses/P0_aa_wpwm/all_G1_450/MADatNLO.HwU /farmstorage/marcozaro/MadGraph/mg5amcnlo/mupmum_ww_nlo_new2/SubProcesses/P0_aa_wpwm/all_G1_238/MADatNLO.HwU /farmstorage/marcozaro/MadGraph/mg5amcnlo/mupmum_ww_nlo_new2/SubProcesses/P0_aa_wpwm/all_G1_14/MADatNLO.HwU /farmstorage/marcozaro/MadGraph/mg5amcnlo/mupmum_ww_nlo_new2/SubProcesses/P0_aa_wpwm/all_G1_16/MADatNLO.HwU /farmstorage/marcozaro/MadGraph/mg5amcnlo/mupmum_ww_nlo_new2/SubProcesses/P0_aa_wpwm/all_G1_577/MADatNLO.HwU /farmstorage/marcozaro/MadGraph/mg5amcnlo/mupmum_ww_nlo_new2/SubProcesses/P0_aa_wpwm/all_G1_266/MADatNLO.HwU /farmstorage/marcozaro/MadGraph/mg5amcnlo/mupmum_ww_nlo_new2/SubProcesses/P0_aa_wpwm/all_G1_578/MADatNLO.HwU /farmstorage/marcozaro/MadGraph/mg5amcnlo/mupmum_ww_nlo_new2/SubProcesses/P0_aa_wpwm/all_G1_350/MADatNLO.HwU /farmstorage/marcozaro/MadGraph/mg5amcnlo/mupmum_ww_nlo_new2/SubProcesses/P0_aa_wpwm/all_G1_453/MADatNLO.HwU /farmstorage/marcozaro/MadGraph/mg5amcnlo/mupmum_ww_nlo_new2/SubProcesses/P0_aa_wpwm/all_G1_71/MADatNLO.HwU /farmstorage/marcozaro/MadGraph/mg5amcnlo/mupmum_ww_nlo_new2/SubProcesses/P0_aa_wpwm/all_G1_36/MADatNLO.HwU /farmstorage/marcozaro/MadGraph/mg5amcnlo/mupmum_ww_nlo_new2/SubProcesses/P0_aa_wpwm/all_G1_376/MADatNLO.HwU /farmstorage/marcozaro/MadGraph/mg5amcnlo/mupmum_ww_nlo_new2/SubProcesses/P0_aa_wpwm/all_G1_270/MADatNLO.HwU /farmstorage/marcozaro/MadGraph/mg5amcnlo/mupmum_ww_nlo_new2/SubProcesses/P0_aa_wpwm/all_G1_442/MADatNLO.HwU /farmstorage/marcozaro/MadGraph/mg5amcnlo/mupmum_ww_nlo_new2/SubProcesses/P0_aa_wpwm/all_G1_271/MADatNLO.HwU /farmstorage/marcozaro/MadGraph/mg5amcnlo/mupmum_ww_nlo_new2/SubProcesses/P0_aa_wpwm/all_G1_102/MADatNLO.HwU /farmstorage/marcozaro/MadGraph/mg5amcnlo/mupmum_ww_nlo_new2/SubProcesses/P0_aa_wpwm/all_G1_596/MADatNLO.HwU /farmstorage/marcozaro/MadGraph/mg5amcnlo/mupmum_ww_nlo_new2/SubProcesses/P0_aa_wpwm/all_G1_554/MADatNLO.HwU /farmstorage/marcozaro/MadGraph/mg5amcnlo/mupmum_ww_nlo_new2/SubProcesses/P0_aa_wpwm/all_G1_586/MADatNLO.HwU /farmstorage/marcozaro/MadGraph/mg5amcnlo/mupmum_ww_nlo_new2/SubProcesses/P0_aa_wpwm/all_G1_12/MADatNLO.HwU /farmstorage/marcozaro/MadGraph/mg5amcnlo/mupmum_ww_nlo_new2/SubProcesses/P0_aa_wpwm/all_G1_263/MADatNLO.HwU /farmstorage/marcozaro/MadGraph/mg5amcnlo/mupmum_ww_nlo_new2/SubProcesses/P0_aa_wpwm/all_G1_217/MADatNLO.HwU /farmstorage/marcozaro/MadGraph/mg5amcnlo/mupmum_ww_nlo_new2/SubProcesses/P0_aa_wpwm/all_G1_539/MADatNLO.HwU /farmstorage/marcozaro/MadGraph/mg5amcnlo/mupmum_ww_nlo_new2/SubProcesses/P0_aa_wpwm/all_G1_28/MADatNLO.HwU /farmstorage/marcozaro/MadGraph/mg5amcnlo/mupmum_ww_nlo_new2/SubProcesses/P0_aa_wpwm/all_G1_304/MADatNLO.HwU /farmstorage/marcozaro/MadGraph/mg5amcnlo/mupmum_ww_nlo_new2/SubProcesses/P0_aa_wpwm/all_G1_399/MADatNLO.HwU /farmstorage/marcozaro/MadGraph/mg5amcnlo/mupmum_ww_nlo_new2/SubProcesses/P0_aa_wpwm/all_G1_300/MADatNLO.HwU /farmstorage/marcozaro/MadGraph/mg5amcnlo/mupmum_ww_nlo_new2/SubProcesses/P0_aa_wpwm/all_G1_254/MADatNLO.HwU /farmstorage/marcozaro/MadGraph/mg5amcnlo/mupmum_ww_nlo_new2/SubProcesses/P0_aa_wpwm/all_G1_595/MADatNLO.HwU /farmstorage/marcozaro/MadGraph/mg5amcnlo/mupmum_ww_nlo_new2/SubProcesses/P0_aa_wpwm/all_G1_429/MADatNLO.HwU /farmstorage/marcozaro/MadGraph/mg5amcnlo/mupmum_ww_nlo_new2/SubProcesses/P0_aa_wpwm/all_G1_192/MADatNLO.HwU /farmstorage/marcozaro/MadGraph/mg5amcnlo/mupmum_ww_nlo_new2/SubProcesses/P0_aa_wpwm/all_G1_454/MADatNLO.HwU /farmstorage/marcozaro/MadGraph/mg5amcnlo/mupmum_ww_nlo_new2/SubProcesses/P0_aa_wpwm/all_G1_552/MADatNLO.HwU /farmstorage/marcozaro/MadGraph/mg5amcnlo/mupmum_ww_nlo_new2/SubProcesses/P0_aa_wpwm/all_G1_589/MADatNLO.HwU /farmstorage/marcozaro/MadGraph/mg5amcnlo/mupmum_ww_nlo_new2/SubProcesses/P0_aa_wpwm/all_G1_557/MADatNLO.HwU /farmstorage/marcozaro/MadGraph/mg5amcnlo/mupmum_ww_nlo_new2/SubProcesses/P0_aa_wpwm/all_G1_13/MADatNLO.HwU /farmstorage/marcozaro/MadGraph/mg5amcnlo/mupmum_ww_nlo_new2/SubProcesses/P0_aa_wpwm/all_G1_588/MADatNLO.HwU /farmstorage/marcozaro/MadGraph/mg5amcnlo/mupmum_ww_nlo_new2/SubProcesses/P0_aa_wpwm/all_G1_44/MADatNLO.HwU /farmstorage/marcozaro/MadGraph/mg5amcnlo/mupmum_ww_nlo_new2/SubProcesses/P0_aa_wpwm/all_G1_248/MADatNLO.HwU /farmstorage/marcozaro/MadGraph/mg5amcnlo/mupmum_ww_nlo_new2/SubProcesses/P0_aa_wpwm/all_G1_111/MADatNLO.HwU /farmstorage/marcozaro/MadGraph/mg5amcnlo/mupmum_ww_nlo_new2/SubProcesses/P0_aa_wpwm/all_G1_21/MADatNLO.HwU /farmstorage/marcozaro/MadGraph/mg5amcnlo/mupmum_ww_nlo_new2/SubProcesses/P0_aa_wpwm/all_G1_205/MADatNLO.HwU /farmstorage/marcozaro/MadGraph/mg5amcnlo/mupmum_ww_nlo_new2/SubProcesses/P0_aa_wpwm/all_G1_288/MADatNLO.HwU /farmstorage/marcozaro/MadGraph/mg5amcnlo/mupmum_ww_nlo_new2/SubProcesses/P0_aa_wpwm/all_G1_229/MADatNLO.HwU /farmstorage/marcozaro/MadGraph/mg5amcnlo/mupmum_ww_nlo_new2/SubProcesses/P0_aa_wpwm/all_G1_306/MADatNLO.HwU /farmstorage/marcozaro/MadGraph/mg5amcnlo/mupmum_ww_nlo_new2/SubProcesses/P0_aa_wpwm/all_G1_153/MADatNLO.HwU /farmstorage/marcozaro/MadGraph/mg5amcnlo/mupmum_ww_nlo_new2/SubProcesses/P0_aa_wpwm/all_G1_188/MADatNLO.HwU /farmstorage/marcozaro/MadGraph/mg5amcnlo/mupmum_ww_nlo_new2/SubProcesses/P0_aa_wpwm/all_G1_508/MADatNLO.HwU /farmstorage/marcozaro/MadGraph/mg5amcnlo/mupmum_ww_nlo_new2/SubProcesses/P0_aa_wpwm/all_G1_469/MADatNLO.HwU /farmstorage/marcozaro/MadGraph/mg5amcnlo/mupmum_ww_nlo_new2/SubProcesses/P0_aa_wpwm/all_G1_504/MADatNLO.HwU /farmstorage/marcozaro/MadGraph/mg5amcnlo/mupmum_ww_nlo_new2/SubProcesses/P0_aa_wpwm/all_G1_581/MADatNLO.HwU /farmstorage/marcozaro/MadGraph/mg5amcnlo/mupmum_ww_nlo_new2/SubProcesses/P0_aa_wpwm/all_G1_361/MADatNLO.HwU /farmstorage/marcozaro/MadGraph/mg5amcnlo/mupmum_ww_nlo_new2/SubProcesses/P0_aa_wpwm/all_G1_15/MADatNLO.HwU /farmstorage/marcozaro/MadGraph/mg5amcnlo/mupmum_ww_nlo_new2/SubProcesses/P0_aa_wpwm/all_G1_204/MADatNLO.HwU /farmstorage/marcozaro/MadGraph/mg5amcnlo/mupmum_ww_nlo_new2/SubProcesses/P0_aa_wpwm/all_G1_32/MADatNLO.HwU /farmstorage/marcozaro/MadGraph/mg5amcnlo/mupmum_ww_nlo_new2/SubProcesses/P0_aa_wpwm/all_G1_65/MADatNLO.HwU /farmstorage/marcozaro/MadGraph/mg5amcnlo/mupmum_ww_nlo_new2/SubProcesses/P0_aa_wpwm/all_G1_194/MADatNLO.HwU /farmstorage/marcozaro/MadGraph/mg5amcnlo/mupmum_ww_nlo_new2/SubProcesses/P0_aa_wpwm/all_G1_91/MADatNLO.HwU /farmstorage/marcozaro/MadGraph/mg5amcnlo/mupmum_ww_nlo_new2/SubProcesses/P0_aa_wpwm/all_G1_181/MADatNLO.HwU /farmstorage/marcozaro/MadGraph/mg5amcnlo/mupmum_ww_nlo_new2/SubProcesses/P0_aa_wpwm/all_G1_451/MADatNLO.HwU /farmstorage/marcozaro/MadGraph/mg5amcnlo/mupmum_ww_nlo_new2/SubProcesses/P0_aa_wpwm/all_G1_600/MADatNLO.HwU /farmstorage/marcozaro/MadGraph/mg5amcnlo/mupmum_ww_nlo_new2/SubProcesses/P0_aa_wpwm/all_G1_484/MADatNLO.HwU /farmstorage/marcozaro/MadGraph/mg5amcnlo/mupmum_ww_nlo_new2/SubProcesses/P0_aa_wpwm/all_G1_336/MADatNLO.HwU /farmstorage/marcozaro/MadGraph/mg5amcnlo/mupmum_ww_nlo_new2/SubProcesses/P0_aa_wpwm/all_G1_167/MADatNLO.HwU /farmstorage/marcozaro/MadGraph/mg5amcnlo/mupmum_ww_nlo_new2/SubProcesses/P0_aa_wpwm/all_G1_313/MADatNLO.HwU /farmstorage/marcozaro/MadGraph/mg5amcnlo/mupmum_ww_nlo_new2/SubProcesses/P0_aa_wpwm/all_G1_231/MADatNLO.HwU /farmstorage/marcozaro/MadGraph/mg5amcnlo/mupmum_ww_nlo_new2/SubProcesses/P0_aa_wpwm/all_G1_182/MADatNLO.HwU /farmstorage/marcozaro/MadGraph/mg5amcnlo/mupmum_ww_nlo_new2/SubProcesses/P0_aa_wpwm/all_G1_573/MADatNLO.HwU /farmstorage/marcozaro/MadGraph/mg5amcnlo/mupmum_ww_nlo_new2/SubProcesses/P0_aa_wpwm/all_G1_132/MADatNLO.HwU /farmstorage/marcozaro/MadGraph/mg5amcnlo/mupmum_ww_nlo_new2/SubProcesses/P0_aa_wpwm/all_G1_333/MADatNLO.HwU /farmstorage/marcozaro/MadGraph/mg5amcnlo/mupmum_ww_nlo_new2/SubProcesses/P0_aa_wpwm/all_G1_362/MADatNLO.HwU /farmstorage/marcozaro/MadGraph/mg5amcnlo/mupmum_ww_nlo_new2/SubProcesses/P0_aa_wpwm/all_G1_493/MADatNLO.HwU /farmstorage/marcozaro/MadGraph/mg5amcnlo/mupmum_ww_nlo_new2/SubProcesses/P0_aa_wpwm/all_G1_115/MADatNLO.HwU /farmstorage/marcozaro/MadGraph/mg5amcnlo/mupmum_ww_nlo_new2/SubProcesses/P0_aa_wpwm/all_G1_97/MADatNLO.HwU /farmstorage/marcozaro/MadGraph/mg5amcnlo/mupmum_ww_nlo_new2/SubProcesses/P0_aa_wpwm/all_G1_456/MADatNLO.HwU /farmstorage/marcozaro/MadGraph/mg5amcnlo/mupmum_ww_nlo_new2/SubProcesses/P0_aa_wpwm/all_G1_425/MADatNLO.HwU /farmstorage/marcozaro/MadGraph/mg5amcnlo/mupmum_ww_nlo_new2/SubProcesses/P0_aa_wpwm/all_G1_598/MADatNLO.HwU /farmstorage/marcozaro/MadGraph/mg5amcnlo/mupmum_ww_nlo_new2/SubProcesses/P0_aa_wpwm/all_G1_85/MADatNLO.HwU /farmstorage/marcozaro/MadGraph/mg5amcnlo/mupmum_ww_nlo_new2/SubProcesses/P0_aa_wpwm/all_G1_267/MADatNLO.HwU /farmstorage/marcozaro/MadGraph/mg5amcnlo/mupmum_ww_nlo_new2/SubProcesses/P0_aa_wpwm/all_G1_101/MADatNLO.HwU /farmstorage/marcozaro/MadGraph/mg5amcnlo/mupmum_ww_nlo_new2/SubProcesses/P0_aa_wpwm/all_G1_92/MADatNLO.HwU /farmstorage/marcozaro/MadGraph/mg5amcnlo/mupmum_ww_nlo_new2/SubProcesses/P0_aa_wpwm/all_G1_75/MADatNLO.HwU /farmstorage/marcozaro/MadGraph/mg5amcnlo/mupmum_ww_nlo_new2/SubProcesses/P0_aa_wpwm/all_G1_348/MADatNLO.HwU /farmstorage/marcozaro/MadGraph/mg5amcnlo/mupmum_ww_nlo_new2/SubProcesses/P0_aa_wpwm/all_G1_196/MADatNLO.HwU /farmstorage/marcozaro/MadGraph/mg5amcnlo/mupmum_ww_nlo_new2/SubProcesses/P0_aa_wpwm/all_G1_35/MADatNLO.HwU /farmstorage/marcozaro/MadGraph/mg5amcnlo/mupmum_ww_nlo_new2/SubProcesses/P0_aa_wpwm/all_G1_326/MADatNLO.HwU /farmstorage/marcozaro/MadGraph/mg5amcnlo/mupmum_ww_nlo_new2/SubProcesses/P0_aa_wpwm/all_G1_396/MADatNLO.HwU /farmstorage/marcozaro/MadGraph/mg5amcnlo/mupmum_ww_nlo_new2/SubProcesses/P0_aa_wpwm/all_G1_126/MADatNLO.HwU /farmstorage/marcozaro/MadGraph/mg5amcnlo/mupmum_ww_nlo_new2/SubProcesses/P0_aa_wpwm/all_G1_152/MADatNLO.HwU /farmstorage/marcozaro/MadGraph/mg5amcnlo/mupmum_ww_nlo_new2/SubProcesses/P0_aa_wpwm/all_G1_280/MADatNLO.HwU /farmstorage/marcozaro/MadGraph/mg5amcnlo/mupmum_ww_nlo_new2/SubProcesses/P0_aa_wpwm/all_G1_295/MADatNLO.HwU /farmstorage/marcozaro/MadGraph/mg5amcnlo/mupmum_ww_nlo_new2/SubProcesses/P0_aa_wpwm/all_G1_408/MADatNLO.HwU /farmstorage/marcozaro/MadGraph/mg5amcnlo/mupmum_ww_nlo_new2/SubProcesses/P0_aa_wpwm/all_G1_579/MADatNLO.HwU /farmstorage/marcozaro/MadGraph/mg5amcnlo/mupmum_ww_nlo_new2/SubProcesses/P0_aa_wpwm/all_G1_282/MADatNLO.HwU /farmstorage/marcozaro/MadGraph/mg5amcnlo/mupmum_ww_nlo_new2/SubProcesses/P0_aa_wpwm/all_G1_513/MADatNLO.HwU /farmstorage/marcozaro/MadGraph/mg5amcnlo/mupmum_ww_nlo_new2/SubProcesses/P0_aa_wpwm/all_G1_29/MADatNLO.HwU /farmstorage/marcozaro/MadGraph/mg5amcnlo/mupmum_ww_nlo_new2/SubProcesses/P0_aa_wpwm/all_G1_278/MADatNLO.HwU /farmstorage/marcozaro/MadGraph/mg5amcnlo/mupmum_ww_nlo_new2/SubProcesses/P0_aa_wpwm/all_G1_4/MADatNLO.HwU /farmstorage/marcozaro/MadGraph/mg5amcnlo/mupmum_ww_nlo_new2/SubProcesses/P0_aa_wpwm/all_G1_548/MADatNLO.HwU /farmstorage/marcozaro/MadGraph/mg5amcnlo/mupmum_ww_nlo_new2/SubProcesses/P0_aa_wpwm/all_G1_381/MADatNLO.HwU /farmstorage/marcozaro/MadGraph/mg5amcnlo/mupmum_ww_nlo_new2/SubProcesses/P0_aa_wpwm/all_G1_309/MADatNLO.HwU /farmstorage/marcozaro/MadGraph/mg5amcnlo/mupmum_ww_nlo_new2/SubProcesses/P0_aa_wpwm/all_G1_594/MADatNLO.HwU /farmstorage/marcozaro/MadGraph/mg5amcnlo/mupmum_ww_nlo_new2/SubProcesses/P0_aa_wpwm/all_G1_547/MADatNLO.HwU /farmstorage/marcozaro/MadGraph/mg5amcnlo/mupmum_ww_nlo_new2/SubProcesses/P0_aa_wpwm/all_G1_157/MADatNLO.HwU /farmstorage/marcozaro/MadGraph/mg5amcnlo/mupmum_ww_nlo_new2/SubProcesses/P0_aa_wpwm/all_G1_540/MADatNLO.HwU /farmstorage/marcozaro/MadGraph/mg5amcnlo/mupmum_ww_nlo_new2/SubProcesses/P0_aa_wpwm/all_G1_360/MADatNLO.HwU /farmstorage/marcozaro/MadGraph/mg5amcnlo/mupmum_ww_nlo_new2/SubProcesses/P0_aa_wpwm/all_G1_337/MADatNLO.HwU /farmstorage/marcozaro/MadGraph/mg5amcnlo/mupmum_ww_nlo_new2/SubProcesses/P0_aa_wpwm/all_G1_339/MADatNLO.HwU /farmstorage/marcozaro/MadGraph/mg5amcnlo/mupmum_ww_nlo_new2/SubProcesses/P0_aa_wpwm/all_G1_246/MADatNLO.HwU /farmstorage/marcozaro/MadGraph/mg5amcnlo/mupmum_ww_nlo_new2/SubProcesses/P0_aa_wpwm/all_G1_501/MADatNLO.HwU /farmstorage/marcozaro/MadGraph/mg5amcnlo/mupmum_ww_nlo_new2/SubProcesses/P0_aa_wpwm/all_G1_233/MADatNLO.HwU /farmstorage/marcozaro/MadGraph/mg5amcnlo/mupmum_ww_nlo_new2/SubProcesses/P0_aa_wpwm/all_G1_108/MADatNLO.HwU /farmstorage/marcozaro/MadGraph/mg5amcnlo/mupmum_ww_nlo_new2/SubProcesses/P0_aa_wpwm/all_G1_560/MADatNLO.HwU /farmstorage/marcozaro/MadGraph/mg5amcnlo/mupmum_ww_nlo_new2/SubProcesses/P0_aa_wpwm/all_G1_239/MADatNLO.HwU /farmstorage/marcozaro/MadGraph/mg5amcnlo/mupmum_ww_nlo_new2/SubProcesses/P0_aa_wpwm/all_G1_144/MADatNLO.HwU /farmstorage/marcozaro/MadGraph/mg5amcnlo/mupmum_ww_nlo_new2/SubProcesses/P0_aa_wpwm/all_G1_51/MADatNLO.HwU /farmstorage/marcozaro/MadGraph/mg5amcnlo/mupmum_ww_nlo_new2/SubProcesses/P0_aa_wpwm/all_G1_531/MADatNLO.HwU /farmstorage/marcozaro/MadGraph/mg5amcnlo/mupmum_ww_nlo_new2/SubProcesses/P0_aa_wpwm/all_G1_397/MADatNLO.HwU /farmstorage/marcozaro/MadGraph/mg5amcnlo/mupmum_ww_nlo_new2/SubProcesses/P0_aa_wpwm/all_G1_140/MADatNLO.HwU /farmstorage/marcozaro/MadGraph/mg5amcnlo/mupmum_ww_nlo_new2/SubProcesses/P0_aa_wpwm/all_G1_187/MADatNLO.HwU /farmstorage/marcozaro/MadGraph/mg5amcnlo/mupmum_ww_nlo_new2/SubProcesses/P0_aa_wpwm/all_G1_42/MADatNLO.HwU /farmstorage/marcozaro/MadGraph/mg5amcnlo/mupmum_ww_nlo_new2/SubProcesses/P0_aa_wpwm/all_G1_470/MADatNLO.HwU /farmstorage/marcozaro/MadGraph/mg5amcnlo/mupmum_ww_nlo_new2/SubProcesses/P0_aa_wpwm/all_G1_354/MADatNLO.HwU /farmstorage/marcozaro/MadGraph/mg5amcnlo/mupmum_ww_nlo_new2/SubProcesses/P0_aa_wpwm/all_G1_436/MADatNLO.HwU /farmstorage/marcozaro/MadGraph/mg5amcnlo/mupmum_ww_nlo_new2/SubProcesses/P0_aa_wpwm/all_G1_366/MADatNLO.HwU /farmstorage/marcozaro/MadGraph/mg5amcnlo/mupmum_ww_nlo_new2/SubProcesses/P0_aa_wpwm/all_G1_377/MADatNLO.HwU /farmstorage/marcozaro/MadGraph/mg5amcnlo/mupmum_ww_nlo_new2/SubProcesses/P0_aa_wpwm/all_G1_17/MADatNLO.HwU /farmstorage/marcozaro/MadGraph/mg5amcnlo/mupmum_ww_nlo_new2/SubProcesses/P0_aa_wpwm/all_G1_45/MADatNLO.HwU /farmstorage/marcozaro/MadGraph/mg5amcnlo/mupmum_ww_nlo_new2/SubProcesses/P0_aa_wpwm/all_G1_215/MADatNLO.HwU /farmstorage/marcozaro/MadGraph/mg5amcnlo/mupmum_ww_nlo_new2/SubProcesses/P0_aa_wpwm/all_G1_34/MADatNLO.HwU /farmstorage/marcozaro/MadGraph/mg5amcnlo/mupmum_ww_nlo_new2/SubProcesses/P0_aa_wpwm/all_G1_156/MADatNLO.HwU /farmstorage/marcozaro/MadGraph/mg5amcnlo/mupmum_ww_nlo_new2/SubProcesses/P0_aa_wpwm/all_G1_303/MADatNLO.HwU /farmstorage/marcozaro/MadGraph/mg5amcnlo/mupmum_ww_nlo_new2/SubProcesses/P0_aa_wpwm/all_G1_123/MADatNLO.HwU /farmstorage/marcozaro/MadGraph/mg5amcnlo/mupmum_ww_nlo_new2/SubProcesses/P0_aa_wpwm/all_G1_260/MADatNLO.HwU /farmstorage/marcozaro/MadGraph/mg5amcnlo/mupmum_ww_nlo_new2/SubProcesses/P0_aa_wpwm/all_G1_250/MADatNLO.HwU /farmstorage/marcozaro/MadGraph/mg5amcnlo/mupmum_ww_nlo_new2/SubProcesses/P0_aa_wpwm/all_G1_385/MADatNLO.HwU /farmstorage/marcozaro/MadGraph/mg5amcnlo/mupmum_ww_nlo_new2/SubProcesses/P0_aa_wpwm/all_G1_216/MADatNLO.HwU /farmstorage/marcozaro/MadGraph/mg5amcnlo/mupmum_ww_nlo_new2/SubProcesses/P0_aa_wpwm/all_G1_494/MADatNLO.HwU /farmstorage/marcozaro/MadGraph/mg5amcnlo/mupmum_ww_nlo_new2/SubProcesses/P0_aa_wpwm/all_G1_421/MADatNLO.HwU /farmstorage/marcozaro/MadGraph/mg5amcnlo/mupmum_ww_nlo_new2/SubProcesses/P0_aa_wpwm/all_G1_176/MADatNLO.HwU /farmstorage/marcozaro/MadGraph/mg5amcnlo/mupmum_ww_nlo_new2/SubProcesses/P0_aa_wpwm/all_G1_394/MADatNLO.HwU /farmstorage/marcozaro/MadGraph/mg5amcnlo/mupmum_ww_nlo_new2/SubProcesses/P0_aa_wpwm/all_G1_54/MADatNLO.HwU /farmstorage/marcozaro/MadGraph/mg5amcnlo/mupmum_ww_nlo_new2/SubProcesses/P0_aa_wpwm/all_G1_371/MADatNLO.HwU /farmstorage/marcozaro/MadGraph/mg5amcnlo/mupmum_ww_nlo_new2/SubProcesses/P0_aa_wpwm/all_G1_150/MADatNLO.HwU /farmstorage/marcozaro/MadGraph/mg5amcnlo/mupmum_ww_nlo_new2/SubProcesses/P0_aa_wpwm/all_G1_52/MADatNLO.HwU /farmstorage/marcozaro/MadGraph/mg5amcnlo/mupmum_ww_nlo_new2/SubProcesses/P0_aa_wpwm/all_G1_180/MADatNLO.HwU /farmstorage/marcozaro/MadGraph/mg5amcnlo/mupmum_ww_nlo_new2/SubProcesses/P0_aa_wpwm/all_G1_245/MADatNLO.HwU /farmstorage/marcozaro/MadGraph/mg5amcnlo/mupmum_ww_nlo_new2/SubProcesses/P0_aa_wpwm/all_G1_168/MADatNLO.HwU /farmstorage/marcozaro/MadGraph/mg5amcnlo/mupmum_ww_nlo_new2/SubProcesses/P0_aa_wpwm/all_G1_222/MADatNLO.HwU /farmstorage/marcozaro/MadGraph/mg5amcnlo/mupmum_ww_nlo_new2/SubProcesses/P0_aa_wpwm/all_G1_211/MADatNLO.HwU /farmstorage/marcozaro/MadGraph/mg5amcnlo/mupmum_ww_nlo_new2/SubProcesses/P0_aa_wpwm/all_G1_122/MADatNLO.HwU /farmstorage/marcozaro/MadGraph/mg5amcnlo/mupmum_ww_nlo_new2/SubProcesses/P0_aa_wpwm/all_G1_218/MADatNLO.HwU /farmstorage/marcozaro/MadGraph/mg5amcnlo/mupmum_ww_nlo_new2/SubProcesses/P0_aa_wpwm/all_G1_332/MADatNLO.HwU /farmstorage/marcozaro/MadGraph/mg5amcnlo/mupmum_ww_nlo_new2/SubProcesses/P0_aa_wpwm/all_G1_424/MADatNLO.HwU /farmstorage/marcozaro/MadGraph/mg5amcnlo/mupmum_ww_nlo_new2/SubProcesses/P0_aa_wpwm/all_G1_242/MADatNLO.HwU /farmstorage/marcozaro/MadGraph/mg5amcnlo/mupmum_ww_nlo_new2/SubProcesses/P0_aa_wpwm/all_G1_301/MADatNLO.HwU /farmstorage/marcozaro/MadGraph/mg5amcnlo/mupmum_ww_nlo_new2/SubProcesses/P0_aa_wpwm/all_G1_465/MADatNLO.HwU /farmstorage/marcozaro/MadGraph/mg5amcnlo/mupmum_ww_nlo_new2/SubProcesses/P0_aa_wpwm/all_G1_443/MADatNLO.HwU /farmstorage/marcozaro/MadGraph/mg5amcnlo/mupmum_ww_nlo_new2/SubProcesses/P0_aa_wpwm/all_G1_235/MADatNLO.HwU /farmstorage/marcozaro/MadGraph/mg5amcnlo/mupmum_ww_nlo_new2/SubProcesses/P0_aa_wpwm/all_G1_230/MADatNLO.HwU /farmstorage/marcozaro/MadGraph/mg5amcnlo/mupmum_ww_nlo_new2/SubProcesses/P0_aa_wpwm/all_G1_47/MADatNLO.HwU /farmstorage/marcozaro/MadGraph/mg5amcnlo/mupmum_ww_nlo_new2/SubProcesses/P0_aa_wpwm/all_G1_534/MADatNLO.HwU /farmstorage/marcozaro/MadGraph/mg5amcnlo/mupmum_ww_nlo_new2/SubProcesses/P0_aa_wpwm/all_G1_289/MADatNLO.HwU /farmstorage/marcozaro/MadGraph/mg5amcnlo/mupmum_ww_nlo_new2/SubProcesses/P0_aa_wpwm/all_G1_103/MADatNLO.HwU /farmstorage/marcozaro/MadGraph/mg5amcnlo/mupmum_ww_nlo_new2/SubProcesses/P0_aa_wpwm/all_G1_179/MADatNLO.HwU /farmstorage/marcozaro/MadGraph/mg5amcnlo/mupmum_ww_nlo_new2/SubProcesses/P0_aa_wpwm/all_G1_292/MADatNLO.HwU /farmstorage/marcozaro/MadGraph/mg5amcnlo/mupmum_ww_nlo_new2/SubProcesses/P0_aa_wpwm/all_G1_294/MADatNLO.HwU /farmstorage/marcozaro/MadGraph/mg5amcnlo/mupmum_ww_nlo_new2/SubProcesses/P0_aa_wpwm/all_G1_467/MADatNLO.HwU /farmstorage/marcozaro/MadGraph/mg5amcnlo/mupmum_ww_nlo_new2/SubProcesses/P0_aa_wpwm/all_G1_53/MADatNLO.HwU /farmstorage/marcozaro/MadGraph/mg5amcnlo/mupmum_ww_nlo_new2/SubProcesses/P0_aa_wpwm/all_G1_566/MADatNLO.HwU /farmstorage/marcozaro/MadGraph/mg5amcnlo/mupmum_ww_nlo_new2/SubProcesses/P0_aa_wpwm/all_G1_109/MADatNLO.HwU /farmstorage/marcozaro/MadGraph/mg5amcnlo/mupmum_ww_nlo_new2/SubProcesses/P0_aa_wpwm/all_G1_317/MADatNLO.HwU /farmstorage/marcozaro/MadGraph/mg5amcnlo/mupmum_ww_nlo_new2/SubProcesses/P0_aa_wpwm/all_G1_331/MADatNLO.HwU /farmstorage/marcozaro/MadGraph/mg5amcnlo/mupmum_ww_nlo_new2/SubProcesses/P0_mupmum_wpwm/all_G1_8/MADatNLO.HwU /farmstorage/marcozaro/MadGraph/mg5amcnlo/mupmum_ww_nlo_new2/SubProcesses/P0_aa_wpwm/all_G1_137/MADatNLO.HwU /farmstorage/marcozaro/MadGraph/mg5amcnlo/mupmum_ww_nlo_new2/SubProcesses/P0_aa_wpwm/all_G1_224/MADatNLO.HwU /farmstorage/marcozaro/MadGraph/mg5amcnlo/mupmum_ww_nlo_new2/SubProcesses/P0_aa_wpwm/all_G1_574/MADatNLO.HwU /farmstorage/marcozaro/MadGraph/mg5amcnlo/mupmum_ww_nlo_new2/SubProcesses/P0_aa_wpwm/all_G1_172/MADatNLO.HwU /farmstorage/marcozaro/MadGraph/mg5amcnlo/mupmum_ww_nlo_new2/SubProcesses/P0_aa_wpwm/all_G1_571/MADatNLO.HwU /farmstorage/marcozaro/MadGraph/mg5amcnlo/mupmum_ww_nlo_new2/SubProcesses/P0_aa_wpwm/all_G1_99/MADatNLO.HwU /farmstorage/marcozaro/MadGraph/mg5amcnlo/mupmum_ww_nlo_new2/SubProcesses/P0_aa_wpwm/all_G1_117/MADatNLO.HwU /farmstorage/marcozaro/MadGraph/mg5amcnlo/mupmum_ww_nlo_new2/SubProcesses/P0_aa_wpwm/all_G1_369/MADatNLO.HwU /farmstorage/marcozaro/MadGraph/mg5amcnlo/mupmum_ww_nlo_new2/SubProcesses/P0_aa_wpwm/all_G1_569/MADatNLO.HwU /farmstorage/marcozaro/MadGraph/mg5amcnlo/mupmum_ww_nlo_new2/SubProcesses/P0_aa_wpwm/all_G1_392/MADatNLO.HwU /farmstorage/marcozaro/MadGraph/mg5amcnlo/mupmum_ww_nlo_new2/SubProcesses/P0_aa_wpwm/all_G1_287/MADatNLO.HwU /farmstorage/marcozaro/MadGraph/mg5amcnlo/mupmum_ww_nlo_new2/SubProcesses/P0_aa_wpwm/all_G1_599/MADatNLO.HwU /farmstorage/marcozaro/MadGraph/mg5amcnlo/mupmum_ww_nlo_new2/SubProcesses/P0_aa_wpwm/all_G1_223/MADatNLO.HwU /farmstorage/marcozaro/MadGraph/mg5amcnlo/mupmum_ww_nlo_new2/SubProcesses/P0_aa_wpwm/all_G1_105/MADatNLO.HwU /farmstorage/marcozaro/MadGraph/mg5amcnlo/mupmum_ww_nlo_new2/SubProcesses/P0_aa_wpwm/all_G1_532/MADatNLO.HwU /farmstorage/marcozaro/MadGraph/mg5amcnlo/mupmum_ww_nlo_new2/SubProcesses/P0_aa_wpwm/all_G1_160/MADatNLO.HwU /farmstorage/marcozaro/MadGraph/mg5amcnlo/mupmum_ww_nlo_new2/SubProcesses/P0_aa_wpwm/all_G1_124/MADatNLO.HwU /farmstorage/marcozaro/MadGraph/mg5amcnlo/mupmum_ww_nlo_new2/SubProcesses/P0_aa_wpwm/all_G1_433/MADatNLO.HwU /farmstorage/marcozaro/MadGraph/mg5amcnlo/mupmum_ww_nlo_new2/SubProcesses/P0_aa_wpwm/all_G1_363/MADatNLO.HwU /farmstorage/marcozaro/MadGraph/mg5amcnlo/mupmum_ww_nlo_new2/SubProcesses/P0_aa_wpwm/all_G1_95/MADatNLO.HwU /farmstorage/marcozaro/MadGraph/mg5amcnlo/mupmum_ww_nlo_new2/SubProcesses/P0_aa_wpwm/all_G1_69/MADatNLO.HwU /farmstorage/marcozaro/MadGraph/mg5amcnlo/mupmum_ww_nlo_new2/SubProcesses/P0_aa_wpwm/all_G1_473/MADatNLO.HwU /farmstorage/marcozaro/MadGraph/mg5amcnlo/mupmum_ww_nlo_new2/SubProcesses/P0_aa_wpwm/all_G1_110/MADatNLO.HwU /farmstorage/marcozaro/MadGraph/mg5amcnlo/mupmum_ww_nlo_new2/SubProcesses/P0_aa_wpwm/all_G1_347/MADatNLO.HwU /farmstorage/marcozaro/MadGraph/mg5amcnlo/mupmum_ww_nlo_new2/SubProcesses/P0_aa_wpwm/all_G1_58/MADatNLO.HwU /farmstorage/marcozaro/MadGraph/mg5amcnlo/mupmum_ww_nlo_new2/SubProcesses/P0_aa_wpwm/all_G1_49/MADatNLO.HwU /farmstorage/marcozaro/MadGraph/mg5amcnlo/mupmum_ww_nlo_new2/SubProcesses/P0_aa_wpwm/all_G1_107/MADatNLO.HwU /farmstorage/marcozaro/MadGraph/mg5amcnlo/mupmum_ww_nlo_new2/SubProcesses/P0_aa_wpwm/all_G1_427/MADatNLO.HwU /farmstorage/marcozaro/MadGraph/mg5amcnlo/mupmum_ww_nlo_new2/SubProcesses/P0_aa_wpwm/all_G1_66/MADatNLO.HwU /farmstorage/marcozaro/MadGraph/mg5amcnlo/mupmum_ww_nlo_new2/SubProcesses/P0_aa_wpwm/all_G1_535/MADatNLO.HwU /farmstorage/marcozaro/MadGraph/mg5amcnlo/mupmum_ww_nlo_new2/SubProcesses/P0_aa_wpwm/all_G1_549/MADatNLO.HwU /farmstorage/marcozaro/MadGraph/mg5amcnlo/mupmum_ww_nlo_new2/SubProcesses/P0_aa_wpwm/all_G1_87/MADatNLO.HwU /farmstorage/marcozaro/MadGraph/mg5amcnlo/mupmum_ww_nlo_new2/SubProcesses/P0_aa_wpwm/all_G1_240/MADatNLO.HwU /farmstorage/marcozaro/MadGraph/mg5amcnlo/mupmum_ww_nlo_new2/SubProcesses/P0_aa_wpwm/all_G1_50/MADatNLO.HwU /farmstorage/marcozaro/MadGraph/mg5amcnlo/mupmum_ww_nlo_new2/SubProcesses/P0_aa_wpwm/all_G1_130/MADatNLO.HwU /farmstorage/marcozaro/MadGraph/mg5amcnlo/mupmum_ww_nlo_new2/SubProcesses/P0_aa_wpwm/all_G1_183/MADatNLO.HwU /farmstorage/marcozaro/MadGraph/mg5amcnlo/mupmum_ww_nlo_new2/SubProcesses/P0_aa_wpwm/all_G1_441/MADatNLO.HwU /farmstorage/marcozaro/MadGraph/mg5amcnlo/mupmum_ww_nlo_new2/SubProcesses/P0_aa_wpwm/all_G1_431/MADatNLO.HwU /farmstorage/marcozaro/MadGraph/mg5amcnlo/mupmum_ww_nlo_new2/SubProcesses/P0_aa_wpwm/all_G1_553/MADatNLO.HwU /farmstorage/marcozaro/MadGraph/mg5amcnlo/mupmum_ww_nlo_new2/SubProcesses/P0_aa_wpwm/all_G1_514/MADatNLO.HwU /farmstorage/marcozaro/MadGraph/mg5amcnlo/mupmum_ww_nlo_new2/SubProcesses/P0_aa_wpwm/all_G1_226/MADatNLO.HwU /farmstorage/marcozaro/MadGraph/mg5amcnlo/mupmum_ww_nlo_new2/SubProcesses/P0_aa_wpwm/all_G1_368/MADatNLO.HwU /farmstorage/marcozaro/MadGraph/mg5amcnlo/mupmum_ww_nlo_new2/SubProcesses/P0_aa_wpwm/all_G1_404/MADatNLO.HwU /farmstorage/marcozaro/MadGraph/mg5amcnlo/mupmum_ww_nlo_new2/SubProcesses/P0_aa_wpwm/all_G1_417/MADatNLO.HwU /farmstorage/marcozaro/MadGraph/mg5amcnlo/mupmum_ww_nlo_new2/SubProcesses/P0_aa_wpwm/all_G1_488/MADatNLO.HwU /farmstorage/marcozaro/MadGraph/mg5amcnlo/mupmum_ww_nlo_new2/SubProcesses/P0_aa_wpwm/all_G1_174/MADatNLO.HwU /farmstorage/marcozaro/MadGraph/mg5amcnlo/mupmum_ww_nlo_new2/SubProcesses/P0_aa_wpwm/all_G1_472/MADatNLO.HwU /farmstorage/marcozaro/MadGraph/mg5amcnlo/mupmum_ww_nlo_new2/SubProcesses/P0_aa_wpwm/all_G1_273/MADatNLO.HwU /farmstorage/marcozaro/MadGraph/mg5amcnlo/mupmum_ww_nlo_new2/SubProcesses/P0_aa_wpwm/all_G1_455/MADatNLO.HwU /farmstorage/marcozaro/MadGraph/mg5amcnlo/mupmum_ww_nlo_new2/SubProcesses/P0_aa_wpwm/all_G1_27/MADatNLO.HwU /farmstorage/marcozaro/MadGraph/mg5amcnlo/mupmum_ww_nlo_new2/SubProcesses/P0_aa_wpwm/all_G1_73/MADatNLO.HwU /farmstorage/marcozaro/MadGraph/mg5amcnlo/mupmum_ww_nlo_new2/SubProcesses/P0_aa_wpwm/all_G1_500/MADatNLO.HwU /farmstorage/marcozaro/MadGraph/mg5amcnlo/mupmum_ww_nlo_new2/SubProcesses/P0_aa_wpwm/all_G1_243/MADatNLO.HwU /farmstorage/marcozaro/MadGraph/mg5amcnlo/mupmum_ww_nlo_new2/SubProcesses/P0_aa_wpwm/all_G1_380/MADatNLO.HwU /farmstorage/marcozaro/MadGraph/mg5amcnlo/mupmum_ww_nlo_new2/SubProcesses/P0_aa_wpwm/all_G1_419/MADatNLO.HwU /farmstorage/marcozaro/MadGraph/mg5amcnlo/mupmum_ww_nlo_new2/SubProcesses/P0_aa_wpwm/all_G1_220/MADatNLO.HwU /farmstorage/marcozaro/MadGraph/mg5amcnlo/mupmum_ww_nlo_new2/SubProcesses/P0_aa_wpwm/all_G1_430/MADatNLO.HwU /farmstorage/marcozaro/MadGraph/mg5amcnlo/mupmum_ww_nlo_new2/SubProcesses/P0_aa_wpwm/all_G1_393/MADatNLO.HwU /farmstorage/marcozaro/MadGraph/mg5amcnlo/mupmum_ww_nlo_new2/SubProcesses/P0_aa_wpwm/all_G1_444/MADatNLO.HwU /farmstorage/marcozaro/MadGraph/mg5amcnlo/mupmum_ww_nlo_new2/SubProcesses/P0_aa_wpwm/all_G1_93/MADatNLO.HwU /farmstorage/marcozaro/MadGraph/mg5amcnlo/mupmum_ww_nlo_new2/SubProcesses/P0_aa_wpwm/all_G1_405/MADatNLO.HwU /farmstorage/marcozaro/MadGraph/mg5amcnlo/mupmum_ww_nlo_new2/SubProcesses/P0_aa_wpwm/all_G1_507/MADatNLO.HwU /farmstorage/marcozaro/MadGraph/mg5amcnlo/mupmum_ww_nlo_new2/SubProcesses/P0_aa_wpwm/all_G1_483/MADatNLO.HwU /farmstorage/marcozaro/MadGraph/mg5amcnlo/mupmum_ww_nlo_new2/SubProcesses/P0_aa_wpwm/all_G1_274/MADatNLO.HwU /farmstorage/marcozaro/MadGraph/mg5amcnlo/mupmum_ww_nlo_new2/SubProcesses/P0_aa_wpwm/all_G1_142/MADatNLO.HwU /farmstorage/marcozaro/MadGraph/mg5amcnlo/mupmum_ww_nlo_new2/SubProcesses/P0_aa_wpwm/all_G1_582/MADatNLO.HwU /farmstorage/marcozaro/MadGraph/mg5amcnlo/mupmum_ww_nlo_new2/SubProcesses/P0_aa_wpwm/all_G1_564/MADatNLO.HwU /farmstorage/marcozaro/MadGraph/mg5amcnlo/mupmum_ww_nlo_new2/SubProcesses/P0_aa_wpwm/all_G1_286/MADatNLO.HwU /farmstorage/marcozaro/MadGraph/mg5amcnlo/mupmum_ww_nlo_new2/SubProcesses/P0_aa_wpwm/all_G1_146/MADatNLO.HwU /farmstorage/marcozaro/MadGraph/mg5amcnlo/mupmum_ww_nlo_new2/SubProcesses/P0_aa_wpwm/all_G1_162/MADatNLO.HwU /farmstorage/marcozaro/MadGraph/mg5amcnlo/mupmum_ww_nlo_new2/SubProcesses/P0_aa_wpwm/all_G1_391/MADatNLO.HwU /farmstorage/marcozaro/MadGraph/mg5amcnlo/mupmum_ww_nlo_new2/SubProcesses/P0_aa_wpwm/all_G1_8/MADatNLO.HwU /farmstorage/marcozaro/MadGraph/mg5amcnlo/mupmum_ww_nlo_new2/SubProcesses/P0_aa_wpwm/all_G1_458/MADatNLO.HwU /farmstorage/marcozaro/MadGraph/mg5amcnlo/mupmum_ww_nlo_new2/SubProcesses/P0_aa_wpwm/all_G1_478/MADatNLO.HwU /farmstorage/marcozaro/MadGraph/mg5amcnlo/mupmum_ww_nlo_new2/SubProcesses/P0_aa_wpwm/all_G1_193/MADatNLO.HwU /farmstorage/marcozaro/MadGraph/mg5amcnlo/mupmum_ww_nlo_new2/SubProcesses/P0_aa_wpwm/all_G1_307/MADatNLO.HwU /farmstorage/marcozaro/MadGraph/mg5amcnlo/mupmum_ww_nlo_new2/SubProcesses/P0_aa_wpwm/all_G1_448/MADatNLO.HwU /farmstorage/marcozaro/MadGraph/mg5amcnlo/mupmum_ww_nlo_new2/SubProcesses/P0_aa_wpwm/all_G1_272/MADatNLO.HwU /farmstorage/marcozaro/MadGraph/mg5amcnlo/mupmum_ww_nlo_new2/SubProcesses/P0_aa_wpwm/all_G1_541/MADatNLO.HwU /farmstorage/marcozaro/MadGraph/mg5amcnlo/mupmum_ww_nlo_new2/SubProcesses/P0_aa_wpwm/all_G1_512/MADatNLO.HwU /farmstorage/marcozaro/MadGraph/mg5amcnlo/mupmum_ww_nlo_new2/SubProcesses/P0_aa_wpwm/all_G1_526/MADatNLO.HwU /farmstorage/marcozaro/MadGraph/mg5amcnlo/mupmum_ww_nlo_new2/SubProcesses/P0_aa_wpwm/all_G1_165/MADatNLO.HwU /farmstorage/marcozaro/MadGraph/mg5amcnlo/mupmum_ww_nlo_new2/SubProcesses/P0_aa_wpwm/all_G1_515/MADatNLO.HwU /farmstorage/marcozaro/MadGraph/mg5amcnlo/mupmum_ww_nlo_new2/SubProcesses/P0_aa_wpwm/all_G1_584/MADatNLO.HwU /farmstorage/marcozaro/MadGraph/mg5amcnlo/mupmum_ww_nlo_new2/SubProcesses/P0_aa_wpwm/all_G1_225/MADatNLO.HwU /farmstorage/marcozaro/MadGraph/mg5amcnlo/mupmum_ww_nlo_new2/SubProcesses/P0_aa_wpwm/all_G1_355/MADatNLO.HwU /farmstorage/marcozaro/MadGraph/mg5amcnlo/mupmum_ww_nlo_new2/SubProcesses/P0_aa_wpwm/all_G1_251/MADatNLO.HwU /farmstorage/marcozaro/MadGraph/mg5amcnlo/mupmum_ww_nlo_new2/SubProcesses/P0_aa_wpwm/all_G1_79/MADatNLO.HwU /farmstorage/marcozaro/MadGraph/mg5amcnlo/mupmum_ww_nlo_new2/SubProcesses/P0_aa_wpwm/all_G1_327/MADatNLO.HwU /farmstorage/marcozaro/MadGraph/mg5amcnlo/mupmum_ww_nlo_new2/SubProcesses/P0_aa_wpwm/all_G1_349/MADatNLO.HwU /farmstorage/marcozaro/MadGraph/mg5amcnlo/mupmum_ww_nlo_new2/SubProcesses/P0_aa_wpwm/all_G1_525/MADatNLO.HwU /farmstorage/marcozaro/MadGraph/mg5amcnlo/mupmum_ww_nlo_new2/SubProcesses/P0_aa_wpwm/all_G1_318/MADatNLO.HwU /farmstorage/marcozaro/MadGraph/mg5amcnlo/mupmum_ww_nlo_new2/SubProcesses/P0_mupmum_wpwm/all_G1_85/MADatNLO.HwU /farmstorage/marcozaro/MadGraph/mg5amcnlo/mupmum_ww_nlo_new2/SubProcesses/P0_aa_wpwm/all_G1_583/MADatNLO.HwU /farmstorage/marcozaro/MadGraph/mg5amcnlo/mupmum_ww_nlo_new2/SubProcesses/P0_aa_wpwm/all_G1_461/MADatNLO.HwU /farmstorage/marcozaro/MadGraph/mg5amcnlo/mupmum_ww_nlo_new2/SubProcesses/P0_aa_wpwm/all_G1_432/MADatNLO.HwU /farmstorage/marcozaro/MadGraph/mg5amcnlo/mupmum_ww_nlo_new2/SubProcesses/P0_aa_wpwm/all_G1_415/MADatNLO.HwU /farmstorage/marcozaro/MadGraph/mg5amcnlo/mupmum_ww_nlo_new2/SubProcesses/P0_aa_wpwm/all_G1_587/MADatNLO.HwU /farmstorage/marcozaro/MadGraph/mg5amcnlo/mupmum_ww_nlo_new2/SubProcesses/P0_aa_wpwm/all_G1_367/MADatNLO.HwU /farmstorage/marcozaro/MadGraph/mg5amcnlo/mupmum_ww_nlo_new2/SubProcesses/P0_aa_wpwm/all_G1_138/MADatNLO.HwU /farmstorage/marcozaro/MadGraph/mg5amcnlo/mupmum_ww_nlo_new2/SubProcesses/P0_aa_wpwm/all_G1_59/MADatNLO.HwU /farmstorage/marcozaro/MadGraph/mg5amcnlo/mupmum_ww_nlo_new2/SubProcesses/P0_aa_wpwm/all_G1_542/MADatNLO.HwU /farmstorage/marcozaro/MadGraph/mg5amcnlo/mupmum_ww_nlo_new2/SubProcesses/P0_aa_wpwm/all_G1_524/MADatNLO.HwU /farmstorage/marcozaro/MadGraph/mg5amcnlo/mupmum_ww_nlo_new2/SubProcesses/P0_aa_wpwm/all_G1_257/MADatNLO.HwU /farmstorage/marcozaro/MadGraph/mg5amcnlo/mupmum_ww_nlo_new2/SubProcesses/P0_aa_wpwm/all_G1_492/MADatNLO.HwU /farmstorage/marcozaro/MadGraph/mg5amcnlo/mupmum_ww_nlo_new2/SubProcesses/P0_aa_wpwm/all_G1_476/MADatNLO.HwU /farmstorage/marcozaro/MadGraph/mg5amcnlo/mupmum_ww_nlo_new2/SubProcesses/P0_aa_wpwm/all_G1_67/MADatNLO.HwU /farmstorage/marcozaro/MadGraph/mg5amcnlo/mupmum_ww_nlo_new2/SubProcesses/P0_aa_wpwm/all_G1_523/MADatNLO.HwU /farmstorage/marcozaro/MadGraph/mg5amcnlo/mupmum_ww_nlo_new2/SubProcesses/P0_aa_wpwm/all_G1_189/MADatNLO.HwU /farmstorage/marcozaro/MadGraph/mg5amcnlo/mupmum_ww_nlo_new2/SubProcesses/P0_aa_wpwm/all_G1_18/MADatNLO.HwU /farmstorage/marcozaro/MadGraph/mg5amcnlo/mupmum_ww_nlo_new2/SubProcesses/P0_aa_wpwm/all_G1_148/MADatNLO.HwU /farmstorage/marcozaro/MadGraph/mg5amcnlo/mupmum_ww_nlo_new2/SubProcesses/P0_aa_wpwm/all_G1_39/MADatNLO.HwU /farmstorage/marcozaro/MadGraph/mg5amcnlo/mupmum_ww_nlo_new2/SubProcesses/P0_aa_wpwm/all_G1_556/MADatNLO.HwU /farmstorage/marcozaro/MadGraph/mg5amcnlo/mupmum_ww_nlo_new2/SubProcesses/P0_aa_wpwm/all_G1_61/MADatNLO.HwU /farmstorage/marcozaro/MadGraph/mg5amcnlo/mupmum_ww_nlo_new2/SubProcesses/P0_aa_wpwm/all_G1_590/MADatNLO.HwU /farmstorage/marcozaro/MadGraph/mg5amcnlo/mupmum_ww_nlo_new2/SubProcesses/P0_aa_wpwm/all_G1_559/MADatNLO.HwU /farmstorage/marcozaro/MadGraph/mg5amcnlo/mupmum_ww_nlo_new2/SubProcesses/P0_aa_wpwm/all_G1_506/MADatNLO.HwU /farmstorage/marcozaro/MadGraph/mg5amcnlo/mupmum_ww_nlo_new2/SubProcesses/P0_aa_wpwm/all_G1_520/MADatNLO.HwU /farmstorage/marcozaro/MadGraph/mg5amcnlo/mupmum_ww_nlo_new2/SubProcesses/P0_aa_wpwm/all_G1_466/MADatNLO.HwU /farmstorage/marcozaro/MadGraph/mg5amcnlo/mupmum_ww_nlo_new2/SubProcesses/P0_aa_wpwm/all_G1_127/MADatNLO.HwU /farmstorage/marcozaro/MadGraph/mg5amcnlo/mupmum_ww_nlo_new2/SubProcesses/P0_aa_wpwm/all_G1_510/MADatNLO.HwU /farmstorage/marcozaro/MadGraph/mg5amcnlo/mupmum_ww_nlo_new2/SubProcesses/P0_aa_wpwm/all_G1_46/MADatNLO.HwU /farmstorage/marcozaro/MadGraph/mg5amcnlo/mupmum_ww_nlo_new2/SubProcesses/P0_aa_wpwm/all_G1_386/MADatNLO.HwU /farmstorage/marcozaro/MadGraph/mg5amcnlo/mupmum_ww_nlo_new2/SubProcesses/P0_aa_wpwm/all_G1_480/MADatNLO.HwU /farmstorage/marcozaro/MadGraph/mg5amcnlo/mupmum_ww_nlo_new2/SubProcesses/P0_aa_wpwm/all_G1_543/MADatNLO.HwU /farmstorage/marcozaro/MadGraph/mg5amcnlo/mupmum_ww_nlo_new2/SubProcesses/P0_aa_wpwm/all_G1_228/MADatNLO.HwU /farmstorage/marcozaro/MadGraph/mg5amcnlo/mupmum_ww_nlo_new2/SubProcesses/P0_aa_wpwm/all_G1_161/MADatNLO.HwU /farmstorage/marcozaro/MadGraph/mg5amcnlo/mupmum_ww_nlo_new2/SubProcesses/P0_aa_wpwm/all_G1_249/MADatNLO.HwU /farmstorage/marcozaro/MadGraph/mg5amcnlo/mupmum_ww_nlo_new2/SubProcesses/P0_aa_wpwm/all_G1_155/MADatNLO.HwU /farmstorage/marcozaro/MadGraph/mg5amcnlo/mupmum_ww_nlo_new2/SubProcesses/P0_aa_wpwm/all_G1_452/MADatNLO.HwU /farmstorage/marcozaro/MadGraph/mg5amcnlo/mupmum_ww_nlo_new2/SubProcesses/P0_aa_wpwm/all_G1_519/MADatNLO.HwU /farmstorage/marcozaro/MadGraph/mg5amcnlo/mupmum_ww_nlo_new2/SubProcesses/P0_aa_wpwm/all_G1_7/MADatNLO.HwU /farmstorage/marcozaro/MadGraph/mg5amcnlo/mupmum_ww_nlo_new2/SubProcesses/P0_aa_wpwm/all_G1_186/MADatNLO.HwU /farmstorage/marcozaro/MadGraph/mg5amcnlo/mupmum_ww_nlo_new2/SubProcesses/P0_aa_wpwm/all_G1_89/MADatNLO.HwU /farmstorage/marcozaro/MadGraph/mg5amcnlo/mupmum_ww_nlo_new2/SubProcesses/P0_aa_wpwm/all_G1_323/MADatNLO.HwU /farmstorage/marcozaro/MadGraph/mg5amcnlo/mupmum_ww_nlo_new2/SubProcesses/P0_mupmum_wpwm/all_G1_54/MADatNLO.HwU /farmstorage/marcozaro/MadGraph/mg5amcnlo/mupmum_ww_nlo_new2/SubProcesses/P0_aa_wpwm/all_G1_264/MADatNLO.HwU /farmstorage/marcozaro/MadGraph/mg5amcnlo/mupmum_ww_nlo_new2/SubProcesses/P0_aa_wpwm/all_G1_575/MADatNLO.HwU /farmstorage/marcozaro/MadGraph/mg5amcnlo/mupmum_ww_nlo_new2/SubProcesses/P0_aa_wpwm/all_G1_147/MADatNLO.HwU /farmstorage/marcozaro/MadGraph/mg5amcnlo/mupmum_ww_nlo_new2/SubProcesses/P0_aa_wpwm/all_G1_151/MADatNLO.HwU /farmstorage/marcozaro/MadGraph/mg5amcnlo/mupmum_ww_nlo_new2/SubProcesses/P0_aa_wpwm/all_G1_499/MADatNLO.HwU /farmstorage/marcozaro/MadGraph/mg5amcnlo/mupmum_ww_nlo_new2/SubProcesses/P0_aa_wpwm/all_G1_22/MADatNLO.HwU /farmstorage/marcozaro/MadGraph/mg5amcnlo/mupmum_ww_nlo_new2/SubProcesses/P0_aa_wpwm/all_G1_41/MADatNLO.HwU /farmstorage/marcozaro/MadGraph/mg5amcnlo/mupmum_ww_nlo_new2/SubProcesses/P0_aa_wpwm/all_G1_133/MADatNLO.HwU /farmstorage/marcozaro/MadGraph/mg5amcnlo/mupmum_ww_nlo_new2/SubProcesses/P0_aa_wpwm/all_G1_40/MADatNLO.HwU /farmstorage/marcozaro/MadGraph/mg5amcnlo/mupmum_ww_nlo_new2/SubProcesses/P0_aa_wpwm/all_G1_314/MADatNLO.HwU /farmstorage/marcozaro/MadGraph/mg5amcnlo/mupmum_ww_nlo_new2/SubProcesses/P0_aa_wpwm/all_G1_545/MADatNLO.HwU /farmstorage/marcozaro/MadGraph/mg5amcnlo/mupmum_ww_nlo_new2/SubProcesses/P0_aa_wpwm/all_G1_125/MADatNLO.HwU /farmstorage/marcozaro/MadGraph/mg5amcnlo/mupmum_ww_nlo_new2/SubProcesses/P0_aa_wpwm/all_G1_498/MADatNLO.HwU /farmstorage/marcozaro/MadGraph/mg5amcnlo/mupmum_ww_nlo_new2/SubProcesses/P0_aa_wpwm/all_G1_145/MADatNLO.HwU /farmstorage/marcozaro/MadGraph/mg5amcnlo/mupmum_ww_nlo_new2/SubProcesses/P0_aa_wpwm/all_G1_516/MADatNLO.HwU /farmstorage/marcozaro/MadGraph/mg5amcnlo/mupmum_ww_nlo_new2/SubProcesses/P0_aa_wpwm/all_G1_310/MADatNLO.HwU /farmstorage/marcozaro/MadGraph/mg5amcnlo/mupmum_ww_nlo_new2/SubProcesses/P0_aa_wpwm/all_G1_486/MADatNLO.HwU /farmstorage/marcozaro/MadGraph/mg5amcnlo/mupmum_ww_nlo_new2/SubProcesses/P0_aa_wpwm/all_G1_199/MADatNLO.HwU /farmstorage/marcozaro/MadGraph/mg5amcnlo/mupmum_ww_nlo_new2/SubProcesses/P0_aa_wpwm/all_G1_197/MADatNLO.HwU /farmstorage/marcozaro/MadGraph/mg5amcnlo/mupmum_ww_nlo_new2/SubProcesses/P0_aa_wpwm/all_G1_459/MADatNLO.HwU /farmstorage/marcozaro/MadGraph/mg5amcnlo/mupmum_ww_nlo_new2/SubProcesses/P0_mupmum_wpwm/all_G1_78/MADatNLO.HwU /farmstorage/marcozaro/MadGraph/mg5amcnlo/mupmum_ww_nlo_new2/SubProcesses/P0_aa_wpwm/all_G1_177/MADatNLO.HwU /farmstorage/marcozaro/MadGraph/mg5amcnlo/mupmum_ww_nlo_new2/SubProcesses/P0_aa_wpwm/all_G1_387/MADatNLO.HwU /farmstorage/marcozaro/MadGraph/mg5amcnlo/mupmum_ww_nlo_new2/SubProcesses/P0_aa_wpwm/all_G1_435/MADatNLO.HwU /farmstorage/marcozaro/MadGraph/mg5amcnlo/mupmum_ww_nlo_new2/SubProcesses/P0_aa_wpwm/all_G1_207/MADatNLO.HwU /farmstorage/marcozaro/MadGraph/mg5amcnlo/mupmum_ww_nlo_new2/SubProcesses/P0_mupmum_wpwm/all_G1_86/MADatNLO.HwU /farmstorage/marcozaro/MadGraph/mg5amcnlo/mupmum_ww_nlo_new2/SubProcesses/P0_aa_wpwm/all_G1_401/MADatNLO.HwU /farmstorage/marcozaro/MadGraph/mg5amcnlo/mupmum_ww_nlo_new2/SubProcesses/P0_aa_wpwm/all_G1_311/MADatNLO.HwU /farmstorage/marcozaro/MadGraph/mg5amcnlo/mupmum_ww_nlo_new2/SubProcesses/P0_aa_wpwm/all_G1_343/MADatNLO.HwU /farmstorage/marcozaro/MadGraph/mg5amcnlo/mupmum_ww_nlo_new2/SubProcesses/P0_aa_wpwm/all_G1_261/MADatNLO.HwU /farmstorage/marcozaro/MadGraph/mg5amcnlo/mupmum_ww_nlo_new2/SubProcesses/P0_aa_wpwm/all_G1_237/MADatNLO.HwU /farmstorage/marcozaro/MadGraph/mg5amcnlo/mupmum_ww_nlo_new2/SubProcesses/P0_aa_wpwm/all_G1_479/MADatNLO.HwU /farmstorage/marcozaro/MadGraph/mg5amcnlo/mupmum_ww_nlo_new2/SubProcesses/P0_aa_wpwm/all_G1_298/MADatNLO.HwU /farmstorage/marcozaro/MadGraph/mg5amcnlo/mupmum_ww_nlo_new2/SubProcesses/P0_aa_wpwm/all_G1_43/MADatNLO.HwU /farmstorage/marcozaro/MadGraph/mg5amcnlo/mupmum_ww_nlo_new2/SubProcesses/P0_mupmum_wpwm/all_G1_2/MADatNLO.HwU /farmstorage/marcozaro/MadGraph/mg5amcnlo/mupmum_ww_nlo_new2/SubProcesses/P0_mupmum_wpwm/all_G1_82/MADatNLO.HwU /farmstorage/marcozaro/MadGraph/mg5amcnlo/mupmum_ww_nlo_new2/SubProcesses/P0_mupmum_wpwm/all_G1_51/MADatNLO.HwU /farmstorage/marcozaro/MadGraph/mg5amcnlo/mupmum_ww_nlo_new2/SubProcesses/P0_mupmum_wpwm/all_G1_42/MADatNLO.HwU /farmstorage/marcozaro/MadGraph/mg5amcnlo/mupmum_ww_nlo_new2/SubProcesses/P0_mupmum_wpwm/all_G1_24/MADatNLO.HwU /farmstorage/marcozaro/MadGraph/mg5amcnlo/mupmum_ww_nlo_new2/SubProcesses/P0_mupmum_wpwm/all_G1_9/MADatNLO.HwU /farmstorage/marcozaro/MadGraph/mg5amcnlo/mupmum_ww_nlo_new2/SubProcesses/P0_mupmum_wpwm/all_G1_33/MADatNLO.HwU /farmstorage/marcozaro/MadGraph/mg5amcnlo/mupmum_ww_nlo_new2/SubProcesses/P0_mupmum_wpwm/all_G1_92/MADatNLO.HwU /farmstorage/marcozaro/MadGraph/mg5amcnlo/mupmum_ww_nlo_new2/SubProcesses/P0_mupmum_wpwm/all_G1_89/MADatNLO.HwU /farmstorage/marcozaro/MadGraph/mg5amcnlo/mupmum_ww_nlo_new2/SubProcesses/P0_mupmum_wpwm/all_G1_43/MADatNLO.HwU /farmstorage/marcozaro/MadGraph/mg5amcnlo/mupmum_ww_nlo_new2/SubProcesses/P0_mupmum_wpwm/all_G1_28/MADatNLO.HwU /farmstorage/marcozaro/MadGraph/mg5amcnlo/mupmum_ww_nlo_new2/SubProcesses/P0_mupmum_wpwm/all_G1_47/MADatNLO.HwU /farmstorage/marcozaro/MadGraph/mg5amcnlo/mupmum_ww_nlo_new2/SubProcesses/P0_mupmum_wpwm/all_G1_52/MADatNLO.HwU /farmstorage/marcozaro/MadGraph/mg5amcnlo/mupmum_ww_nlo_new2/SubProcesses/P0_mupmum_wpwm/all_G1_84/MADatNLO.HwU /farmstorage/marcozaro/MadGraph/mg5amcnlo/mupmum_ww_nlo_new2/SubProcesses/P0_mupmum_wpwm/all_G1_1/MADatNLO.HwU /farmstorage/marcozaro/MadGraph/mg5amcnlo/mupmum_ww_nlo_new2/SubProcesses/P0_mupmum_wpwm/all_G1_53/MADatNLO.HwU /farmstorage/marcozaro/MadGraph/mg5amcnlo/mupmum_ww_nlo_new2/SubProcesses/P0_mupmum_wpwm/all_G1_55/MADatNLO.HwU /farmstorage/marcozaro/MadGraph/mg5amcnlo/mupmum_ww_nlo_new2/SubProcesses/P0_mupmum_wpwm/all_G1_75/MADatNLO.HwU /farmstorage/marcozaro/MadGraph/mg5amcnlo/mupmum_ww_nlo_new2/SubProcesses/P0_mupmum_wpwm/all_G1_44/MADatNLO.HwU /farmstorage/marcozaro/MadGraph/mg5amcnlo/mupmum_ww_nlo_new2/SubProcesses/P0_mupmum_wpwm/all_G1_81/MADatNLO.HwU /farmstorage/marcozaro/MadGraph/mg5amcnlo/mupmum_ww_nlo_new2/SubProcesses/P0_mupmum_wpwm/all_G1_40/MADatNLO.HwU /farmstorage/marcozaro/MadGraph/mg5amcnlo/mupmum_ww_nlo_new2/SubProcesses/P0_mupmum_wpwm/all_G1_45/MADatNLO.HwU /farmstorage/marcozaro/MadGraph/mg5amcnlo/mupmum_ww_nlo_new2/SubProcesses/P0_mupmum_wpwm/all_G1_72/MADatNLO.HwU /farmstorage/marcozaro/MadGraph/mg5amcnlo/mupmum_ww_nlo_new2/SubProcesses/P0_mupmum_wpwm/all_G1_10/MADatNLO.HwU /farmstorage/marcozaro/MadGraph/mg5amcnlo/mupmum_ww_nlo_new2/SubProcesses/P0_mupmum_wpwm/all_G1_76/MADatNLO.HwU /farmstorage/marcozaro/MadGraph/mg5amcnlo/mupmum_ww_nlo_new2/SubProcesses/P0_mupmum_wpwm/all_G1_77/MADatNLO.HwU /farmstorage/marcozaro/MadGraph/mg5amcnlo/mupmum_ww_nlo_new2/SubProcesses/P0_mupmum_wpwm/all_G1_3/MADatNLO.HwU /farmstorage/marcozaro/MadGraph/mg5amcnlo/mupmum_ww_nlo_new2/SubProcesses/P0_mupmum_wpwm/all_G1_90/MADatNLO.HwU /farmstorage/marcozaro/MadGraph/mg5amcnlo/mupmum_ww_nlo_new2/SubProcesses/P0_mupmum_wpwm/all_G1_57/MADatNLO.HwU /farmstorage/marcozaro/MadGraph/mg5amcnlo/mupmum_ww_nlo_new2/SubProcesses/P0_mupmum_wpwm/all_G1_50/MADatNLO.HwU /farmstorage/marcozaro/MadGraph/mg5amcnlo/mupmum_ww_nlo_new2/SubProcesses/P0_mupmum_wpwm/all_G1_70/MADatNLO.HwU /farmstorage/marcozaro/MadGraph/mg5amcnlo/mupmum_ww_nlo_new2/SubProcesses/P0_mupmum_wpwm/all_G1_19/MADatNLO.HwU /farmstorage/marcozaro/MadGraph/mg5amcnlo/mupmum_ww_nlo_new2/SubProcesses/P0_mupmum_wpwm/all_G1_58/MADatNLO.HwU /farmstorage/marcozaro/MadGraph/mg5amcnlo/mupmum_ww_nlo_new2/SubProcesses/P0_mupmum_wpwm/all_G1_69/MADatNLO.HwU /farmstorage/marcozaro/MadGraph/mg5amcnlo/mupmum_ww_nlo_new2/SubProcesses/P0_mupmum_wpwm/all_G1_12/MADatNLO.HwU /farmstorage/marcozaro/MadGraph/mg5amcnlo/mupmum_ww_nlo_new2/SubProcesses/P0_mupmum_wpwm/all_G1_16/MADatNLO.HwU /farmstorage/marcozaro/MadGraph/mg5amcnlo/mupmum_ww_nlo_new2/SubProcesses/P0_mupmum_wpwm/all_G1_13/MADatNLO.HwU /farmstorage/marcozaro/MadGraph/mg5amcnlo/mupmum_ww_nlo_new2/SubProcesses/P0_mupmum_wpwm/all_G1_59/MADatNLO.HwU /farmstorage/marcozaro/MadGraph/mg5amcnlo/mupmum_ww_nlo_new2/SubProcesses/P0_mupmum_wpwm/all_G1_61/MADatNLO.HwU /farmstorage/marcozaro/MadGraph/mg5amcnlo/mupmum_ww_nlo_new2/SubProcesses/P0_mupmum_wpwm/all_G1_22/MADatNLO.HwU /farmstorage/marcozaro/MadGraph/mg5amcnlo/mupmum_ww_nlo_new2/SubProcesses/P0_mupmum_wpwm/all_G1_17/MADatNLO.HwU /farmstorage/marcozaro/MadGraph/mg5amcnlo/mupmum_ww_nlo_new2/SubProcesses/P0_mupmum_wpwm/all_G1_5/MADatNLO.HwU /farmstorage/marcozaro/MadGraph/mg5amcnlo/mupmum_ww_nlo_new2/SubProcesses/P0_mupmum_wpwm/all_G1_38/MADatNLO.HwU /farmstorage/marcozaro/MadGraph/mg5amcnlo/mupmum_ww_nlo_new2/SubProcesses/P0_mupmum_wpwm/all_G1_88/MADatNLO.HwU /farmstorage/marcozaro/MadGraph/mg5amcnlo/mupmum_ww_nlo_new2/SubProcesses/P0_mupmum_wpwm/all_G1_68/MADatNLO.HwU /farmstorage/marcozaro/MadGraph/mg5amcnlo/mupmum_ww_nlo_new2/SubProcesses/P0_mupmum_wpwm/all_G1_63/MADatNLO.HwU /farmstorage/marcozaro/MadGraph/mg5amcnlo/mupmum_ww_nlo_new2/SubProcesses/P0_mupmum_wpwm/all_G1_27/MADatNLO.HwU /farmstorage/marcozaro/MadGraph/mg5amcnlo/mupmum_ww_nlo_new2/SubProcesses/P0_mupmum_wpwm/all_G1_64/MADatNLO.HwU /farmstorage/marcozaro/MadGraph/mg5amcnlo/mupmum_ww_nlo_new2/SubProcesses/P0_mupmum_wpwm/all_G1_62/MADatNLO.HwU /farmstorage/marcozaro/MadGraph/mg5amcnlo/mupmum_ww_nlo_new2/SubProcesses/P0_mupmum_wpwm/all_G1_37/MADatNLO.HwU /farmstorage/marcozaro/MadGraph/mg5amcnlo/mupmum_ww_nlo_new2/SubProcesses/P0_mupmum_wpwm/all_G1_31/MADatNLO.HwU /farmstorage/marcozaro/MadGraph/mg5amcnlo/mupmum_ww_nlo_new2/SubProcesses/P0_mupmum_wpwm/all_G1_7/MADatNLO.HwU /farmstorage/marcozaro/MadGraph/mg5amcnlo/mupmum_ww_nlo_new2/SubProcesses/P0_mupmum_wpwm/all_G1_32/MADatNLO.HwU /farmstorage/marcozaro/MadGraph/mg5amcnlo/mupmum_ww_nlo_new2/SubProcesses/P0_mupmum_wpwm/all_G1_36/MADatNLO.HwU /farmstorage/marcozaro/MadGraph/mg5amcnlo/mupmum_ww_nlo_new2/SubProcesses/P0_mupmum_wpwm/all_G1_4/MADatNLO.HwU /farmstorage/marcozaro/MadGraph/mg5amcnlo/mupmum_ww_nlo_new2/SubProcesses/P0_mupmum_wpwm/all_G1_35/MADatNLO.HwU /farmstorage/marcozaro/MadGraph/mg5amcnlo/mupmum_ww_nlo_new2/SubProcesses/P0_mupmum_wpwm/all_G1_26/MADatNLO.HwU /farmstorage/marcozaro/MadGraph/mg5amcnlo/mupmum_ww_nlo_new2/SubProcesses/P0_mupmum_wpwm/all_G1_66/MADatNLO.HwU /farmstorage/marcozaro/MadGraph/mg5amcnlo/mupmum_ww_nlo_new2/SubProcesses/P0_mupmum_wpwm/all_G1_80/MADatNLO.HwU /farmstorage/marcozaro/MadGraph/mg5amcnlo/mupmum_ww_nlo_new2/SubProcesses/P0_mupmum_wpwm/all_G1_30/MADatNLO.HwU /farmstorage/marcozaro/MadGraph/mg5amcnlo/mupmum_ww_nlo_new2/SubProcesses/P0_mupmum_wpwm/all_G1_79/MADatNLO.HwU /farmstorage/marcozaro/MadGraph/mg5amcnlo/mupmum_ww_nlo_new2/SubProcesses/P0_mupmum_wpwm/all_G1_67/MADatNLO.HwU /farmstorage/marcozaro/MadGraph/mg5amcnlo/mupmum_ww_nlo_new2/SubProcesses/P0_mupmum_wpwm/all_G1_14/MADatNLO.HwU /farmstorage/marcozaro/MadGraph/mg5amcnlo/mupmum_ww_nlo_new2/SubProcesses/P0_mupmum_wpwm/all_G1_60/MADatNLO.HwU /farmstorage/marcozaro/MadGraph/mg5amcnlo/mupmum_ww_nlo_new2/SubProcesses/P0_mupmum_wpwm/all_G1_25/MADatNLO.HwU /farmstorage/marcozaro/MadGraph/mg5amcnlo/mupmum_ww_nlo_new2/SubProcesses/P0_mupmum_wpwm/all_G1_41/MADatNLO.HwU /farmstorage/marcozaro/MadGraph/mg5amcnlo/mupmum_ww_nlo_new2/SubProcesses/P0_mupmum_wpwm/all_G1_20/MADatNLO.HwU /farmstorage/marcozaro/MadGraph/mg5amcnlo/mupmum_ww_nlo_new2/SubProcesses/P0_mupmum_wpwm/all_G1_21/MADatNLO.HwU /farmstorage/marcozaro/MadGraph/mg5amcnlo/mupmum_ww_nlo_new2/SubProcesses/P0_mupmum_wpwm/all_G1_11/MADatNLO.HwU /farmstorage/marcozaro/MadGraph/mg5amcnlo/mupmum_ww_nlo_new2/SubProcesses/P0_mupmum_wpwm/all_G1_71/MADatNLO.HwU /farmstorage/marcozaro/MadGraph/mg5amcnlo/mupmum_ww_nlo_new2/SubProcesses/P0_mupmum_wpwm/all_G1_73/MADatNLO.HwU /farmstorage/marcozaro/MadGraph/mg5amcnlo/mupmum_ww_nlo_new2/SubProcesses/P0_mupmum_wpwm/all_G1_65/MADatNLO.HwU /farmstorage/marcozaro/MadGraph/mg5amcnlo/mupmum_ww_nlo_new2/SubProcesses/P0_mupmum_wpwm/all_G1_18/MADatNLO.HwU /farmstorage/marcozaro/MadGraph/mg5amcnlo/mupmum_ww_nlo_new2/SubProcesses/P0_mupmum_wpwm/all_G1_15/MADatNLO.HwU /farmstorage/marcozaro/MadGraph/mg5amcnlo/mupmum_ww_nlo_new2/SubProcesses/P0_mupmum_wpwm/all_G1_39/MADatNLO.HwU /farmstorage/marcozaro/MadGraph/mg5amcnlo/mupmum_ww_nlo_new2/SubProcesses/P0_mupmum_wpwm/all_G1_34/MADatNLO.HwU /farmstorage/marcozaro/MadGraph/mg5amcnlo/mupmum_ww_nlo_new2/SubProcesses/P0_mupmum_wpwm/all_G1_29/MADatNLO.HwU /farmstorage/marcozaro/MadGraph/mg5amcnlo/mupmum_ww_nlo_new2/SubProcesses/P0_mupmum_wpwm/all_G1_56/MADatNLO.HwU /farmstorage/marcozaro/MadGraph/mg5amcnlo/mupmum_ww_nlo_new2/SubProcesses/P0_mupmum_wpwm/all_G1_91/MADatNLO.HwU /farmstorage/marcozaro/MadGraph/mg5amcnlo/mupmum_ww_nlo_new2/SubProcesses/P0_mupmum_wpwm/all_G1_87/MADatNLO.HwU /farmstorage/marcozaro/MadGraph/mg5amcnlo/mupmum_ww_nlo_new2/SubProcesses/P0_mupmum_wpwm/all_G1_46/MADatNLO.HwU /farmstorage/marcozaro/MadGraph/mg5amcnlo/mupmum_ww_nlo_new2/SubProcesses/P0_mupmum_wpwm/all_G1_48/MADatNLO.HwU /farmstorage/marcozaro/MadGraph/mg5amcnlo/mupmum_ww_nlo_new2/SubProcesses/P0_mupmum_wpwm/all_G1_23/MADatNLO.HwU /farmstorage/marcozaro/MadGraph/mg5amcnlo/mupmum_ww_nlo_new2/SubProcesses/P0_mupmum_wpwm/all_G1_83/MADatNLO.HwU /farmstorage/marcozaro/MadGraph/mg5amcnlo/mupmum_ww_nlo_new2/SubProcesses/P0_mupmum_wpwm/all_G1_49/MADatNLO.HwU /farmstorage/marcozaro/MadGraph/mg5amcnlo/mupmum_ww_nlo_new2/SubProcesses/P0_mupmum_wpwm/all_G1_6/MADatNLO.HwU --out=/farmstorage/marcozaro/MadGraph/mg5amcnlo/mupmum_ww_nlo_new2/Events/run_10tev_1permill/MADatNLO --gnuplot --band=[] --lhapdf-config=/home/marcozaro/LHAPDF6/bin/lhapdf-config --sum --keep_all_weights --no_open
reset

set lmargin 10
set rmargin 0
set terminal postscript portrait enhanced color "Helvetica" 9 
# The pdf terminal offers transparency support, but you will have to adapt things a bit
#set terminal pdf enhanced font "Helvetica 12" lw 1.0 dashed size 29.7cm, 21cm
set key font ",9"
set key samplen "2"
set output "MADatNLO.ps"

# This is the "PODO" color palette of gnuplot v.5, but with the order
# changed: palette of colors selected to be easily distinguishable by
# color-blind individuals with either protanopia or deuteranopia. Bang
# Wong [2011] Nature Methods 8, 441.

set style line   1 lt 1 lc rgb "#009e73" lw 1.3
set style line 101 lt 1 lc rgb "#009e73" lw 1.3 dt (6,3)
set style line  11 lt 2 lc rgb "#009e73" lw 1.3 dt (6,3)
set style line  21 lt 4 lc rgb "#009e73" lw 1.3 dt (3,2)
set style line  31 lt 6 lc rgb "#009e73" lw 1.3 dt (2,1)
set style line  41 lt 8 lc rgb "#009e73" lw 1.3 dt (4,3)

set style line   2 lt 1 lc rgb "#0072b2" lw 1.3
set style line 102 lt 1 lc rgb "#0072b2" lw 1.3 dt (6,3)
set style line  12 lt 2 lc rgb "#0072b2" lw 1.3 dt (6,3)
set style line  22 lt 4 lc rgb "#0072b2" lw 1.3 dt (3,2)
set style line  32 lt 6 lc rgb "#0072b2" lw 1.3 dt (2,1)
set style line  42 lt 8 lc rgb "#0072b2" lw 1.3 dt (4,3)

set style line   3 lt 1 lc rgb "#d55e00" lw 1.3
set style line 103 lt 1 lc rgb "#d55e00" lw 1.3 dt (6,3)
set style line  13 lt 2 lc rgb "#d55e00" lw 1.3 dt (6,3)
set style line  23 lt 4 lc rgb "#d55e00" lw 1.3 dt (3,2)
set style line  33 lt 6 lc rgb "#d55e00" lw 1.3 dt (2,1)
set style line  43 lt 8 lc rgb "#d55e00" lw 1.3 dt (4,3)

set style line   4 lt 1 lc rgb "#f0e442" lw 1.3
set style line 104 lt 1 lc rgb "#f0e442" lw 1.3 dt (6,3)
set style line  14 lt 2 lc rgb "#f0e442" lw 1.3 dt (6,3)
set style line  24 lt 4 lc rgb "#f0e442" lw 1.3 dt (3,2)
set style line  34 lt 6 lc rgb "#f0e442" lw 1.3 dt (2,1)
set style line  44 lt 8 lc rgb "#f0e442" lw 1.3 dt (4,3)

set style line   5 lt 1 lc rgb "#56b4e9" lw 1.3
set style line 105 lt 1 lc rgb "#56b4e9" lw 1.3 dt (6,3)
set style line  15 lt 2 lc rgb "#56b4e9" lw 1.3 dt (6,3)
set style line  25 lt 4 lc rgb "#56b4e9" lw 1.3 dt (3,2)
set style line  35 lt 6 lc rgb "#56b4e9" lw 1.3 dt (2,1)
set style line  45 lt 8 lc rgb "#56b4e9" lw 1.3 dt (4,3)

set style line   6 lt 1 lc rgb "#cc79a7" lw 1.3
set style line 106 lt 1 lc rgb "#cc79a7" lw 1.3 dt (6,3)
set style line  16 lt 2 lc rgb "#cc79a7" lw 1.3 dt (6,3)
set style line  26 lt 4 lc rgb "#cc79a7" lw 1.3 dt (3,2)
set style line  36 lt 6 lc rgb "#cc79a7" lw 1.3 dt (2,1)
set style line  46 lt 8 lc rgb "#cc79a7" lw 1.3 dt (4,3)

set style line   7 lt 1 lc rgb "#e69f00" lw 1.3
set style line 107 lt 1 lc rgb "#e69f00" lw 1.3 dt (6,3)
set style line  17 lt 2 lc rgb "#e69f00" lw 1.3 dt (6,3)
set style line  27 lt 4 lc rgb "#e69f00" lw 1.3 dt (3,2)
set style line  37 lt 6 lc rgb "#e69f00" lw 1.3 dt (2,1)
set style line  47 lt 8 lc rgb "#e69f00" lw 1.3 dt (4,3)

set style line   8 lt 1 lc rgb "black" lw 1.3
set style line 108 lt 1 lc rgb "black" lw 1.3 dt (6,3)
set style line  18 lt 2 lc rgb "black" lw 1.3 dt (6,3)
set style line  28 lt 4 lc rgb "black" lw 1.3 dt (3,2)
set style line  38 lt 6 lc rgb "black" lw 1.3 dt (2,1)
set style line  48 lt 8 lc rgb "black" lw 1.3 dt (4,3)


set style line 999 lt 1 lc rgb "gray" lw 1.3

safe(x,y,a) = (y == 0.0 ? a : x/y)

set style data histeps
set key invert



################################################################################
### Rendering of the plot titled 'total rate'
################################################################################

set multiplot
set label "total rate" font ",13" at graph 0.04, graph 1.05
set xrange [5.0000e-01:1.5000e+00]
set bmargin 0 
set tmargin 0
set xtics nomirror
set ytics nomirror
set mytics 10
set xtics auto
set key horizontal noreverse maxcols 1 width -4 
set label front 'MadGraph5\_aMC\@NLO' font "Courier,11" rotate by 90 at graph 1.02, graph 0.04

#-- rendering subhistograms 'NLO|#1 and LO|#1 results'

set format y '10^{%T}'
set yrange [2.2503e+00:3.7472e+01]
set origin 0.0000e+00, 5.0000e-01
set size 1.0000e+00, 4.0000e-01
set mytics 10
set ytics auto
set format x ''
set logscale y
set ylabel "{/Symbol s} per bin [pb]"

plot \
sqrt(-1) ls 14 title 'TOT|#1, scale variation',\
sqrt(-1) ls 13 title 'LOAA|#1, scale variation',\
sqrt(-1) ls 12 title 'LO|#1, scale variation',\
sqrt(-1) ls 11 title 'NLO|#1, scale variation',\
'MADatNLO.HwU' index 3 using (($1+$2)/2):($3 >= 0 ? sqrt(-1) : abs($3)):4 w yerrorbar ls 104 title '',\
'MADatNLO.HwU' index 3 using (($1+$2)/2):($3 >= 0 ? sqrt(-1) : abs($3)) ls 104 title '',\
'MADatNLO.HwU' index 3 using (($1+$2)/2):($3 < 0 ? sqrt(-1) : $3):4 w yerrorbar ls 4 title '',\
'MADatNLO.HwU' index 3 using (($1+$2)/2):($3 < 0 ? sqrt(-1) : $3) ls 4 title 'TOT|#1, central value, dynamical\_scale\_choice=10',\
'MADatNLO.HwU' index 2 using (($1+$2)/2):($3 >= 0 ? sqrt(-1) : abs($3)):4 w yerrorbar ls 103 title '',\
'MADatNLO.HwU' index 2 using (($1+$2)/2):($3 >= 0 ? sqrt(-1) : abs($3)) ls 103 title '',\
'MADatNLO.HwU' index 2 using (($1+$2)/2):($3 < 0 ? sqrt(-1) : $3):4 w yerrorbar ls 3 title '',\
'MADatNLO.HwU' index 2 using (($1+$2)/2):($3 < 0 ? sqrt(-1) : $3) ls 3 title 'LOAA|#1, central value, dynamical\_scale\_choice=10',\
'MADatNLO.HwU' index 1 using (($1+$2)/2):($3 >= 0 ? sqrt(-1) : abs($3)):4 w yerrorbar ls 102 title '',\
'MADatNLO.HwU' index 1 using (($1+$2)/2):($3 >= 0 ? sqrt(-1) : abs($3)) ls 102 title '',\
'MADatNLO.HwU' index 1 using (($1+$2)/2):($3 < 0 ? sqrt(-1) : $3):4 w yerrorbar ls 2 title '',\
'MADatNLO.HwU' index 1 using (($1+$2)/2):($3 < 0 ? sqrt(-1) : $3) ls 2 title 'LO|#1, central value, dynamical\_scale\_choice=10',\
'MADatNLO.HwU' index 0 using (($1+$2)/2):($3 >= 0 ? sqrt(-1) : abs($3)):4 w yerrorbar ls 101 title '',\
'MADatNLO.HwU' index 0 using (($1+$2)/2):($3 >= 0 ? sqrt(-1) : abs($3)) ls 101 title '',\
'MADatNLO.HwU' index 0 using (($1+$2)/2):($3 < 0 ? sqrt(-1) : $3):4 w yerrorbar ls 1 title '',\
'MADatNLO.HwU' index 0 using (($1+$2)/2):($3 < 0 ? sqrt(-1) : $3) ls 1 title 'NLO|#1, central value, dynamical\_scale\_choice=10'
#-- rendering subhistograms 'Relative scale and PDF uncertainty'
unset label
unset format
set yrange [-6.4388e-01:6.7135e-01]
set origin 0.0000e+00, 3.5000e-01
set size 1.0000e+00, 1.5000e-01
set mytics 2
set ytics auto
set format x ''
unset logscale y
set ylabel "NLO|#1 rel.unc."
set label "Relative uncertainties w.r.t. central values" font ",9" front at graph 0.03, graph 0.13
plot \
'MADatNLO.HwU' index 3 using (($1+$2)/2):(safe($7,$3,1.0)-1.0) ls 14 title '',\
'MADatNLO.HwU' index 3 using (($1+$2)/2):(safe($6,$3,1.0)-1.0) ls 14 title '',\
'MADatNLO.HwU' index 2 using (($1+$2)/2):(safe($7,$3,1.0)-1.0) ls 13 title '',\
'MADatNLO.HwU' index 2 using (($1+$2)/2):(safe($6,$3,1.0)-1.0) ls 13 title '',\
'MADatNLO.HwU' index 1 using (($1+$2)/2):(safe($7,$3,1.0)-1.0) ls 12 title '',\
'MADatNLO.HwU' index 1 using (($1+$2)/2):(safe($6,$3,1.0)-1.0) ls 12 title '',\
'MADatNLO.HwU' index 0 using (($1+$2)/2):(safe($7,$3,1.0)-1.0) ls 11 title '',\
'MADatNLO.HwU' index 0 using (($1+$2)/2):(safe($6,$3,1.0)-1.0) ls 11 title '',\
0.0 ls 999 title '',\
'MADatNLO.HwU' index 3 using (($1+$2)/2):(0.0):(safe($4,$3,0.0)) w yerrorbar ls 4 title '',\
'MADatNLO.HwU' index 3 using (($1+$2)/2):(safe($5,$3,1.0)-1.0) ls 4 title '',\
'MADatNLO.HwU' index 2 using (($1+$2)/2):(0.0):(safe($4,$3,0.0)) w yerrorbar ls 3 title '',\
'MADatNLO.HwU' index 2 using (($1+$2)/2):(safe($5,$3,1.0)-1.0) ls 3 title '',\
'MADatNLO.HwU' index 1 using (($1+$2)/2):(0.0):(safe($4,$3,0.0)) w yerrorbar ls 2 title '',\
'MADatNLO.HwU' index 1 using (($1+$2)/2):(safe($5,$3,1.0)-1.0) ls 2 title '',\
'MADatNLO.HwU' index 0 using (($1+$2)/2):(0.0):(safe($4,$3,0.0)) w yerrorbar ls 1 title '',\
'MADatNLO.HwU' index 0 using (($1+$2)/2):(safe($5,$3,1.0)-1.0) ls 1 title ''
#-- rendering subhistograms '(LO|#1LOAA|#1TOT|#1)/(NLO|#1 central value) ratio'
unset label
unset format
set yrange [-4.1757e+00:6.7736e-01]
set origin 0.0000e+00, 2.0000e-01
set size 1.0000e+00, 1.5000e-01
set mytics 2
set ytics auto
set format x
unset logscale y
set ylabel "ratio w.r.t. NLO|#1"
set label "(LO|#1LOAA|#1TOT|#1)/(NLO|#1 central value)" font ",9" at graph 0.03, graph 0.13
plot \
1.0 ls 999 title '',\
'MADatNLO.HwU' index 6 using (($1+$2)/2):7 ls 14 title '',\
'MADatNLO.HwU' index 6 using (($1+$2)/2):6 ls 14 title '',\
'MADatNLO.HwU' index 5 using (($1+$2)/2):7 ls 13 title '',\
'MADatNLO.HwU' index 5 using (($1+$2)/2):6 ls 13 title '',\
'MADatNLO.HwU' index 4 using (($1+$2)/2):7 ls 12 title '',\
'MADatNLO.HwU' index 4 using (($1+$2)/2):6 ls 12 title '',\
'MADatNLO.HwU' index 6 using (($1+$2)/2):5 ls 4 title '',\
'MADatNLO.HwU' index 6 using (($1+$2)/2):3:4 w yerrorbar ls 4 title '',\
'MADatNLO.HwU' index 6 using (($1+$2)/2):3 ls 4 title '',\
'MADatNLO.HwU' index 5 using (($1+$2)/2):5 ls 3 title '',\
'MADatNLO.HwU' index 5 using (($1+$2)/2):3:4 w yerrorbar ls 3 title '',\
'MADatNLO.HwU' index 5 using (($1+$2)/2):3 ls 3 title '',\
'MADatNLO.HwU' index 4 using (($1+$2)/2):5 ls 2 title '',\
'MADatNLO.HwU' index 4 using (($1+$2)/2):3:4 w yerrorbar ls 2 title '',\
'MADatNLO.HwU' index 4 using (($1+$2)/2):3 ls 2 title ''

unset label

################################################################################

################################################################################
### Rendering of the plot titled 'total rate real'
################################################################################

set multiplot
set label "total rate real" font ",13" at graph 0.04, graph 1.05
set xrange [5.0000e-01:5.5000e+00]
set bmargin 0 
set tmargin 0
set xtics nomirror
set ytics nomirror
set mytics 10
set xtics auto
set key horizontal noreverse maxcols 1 width -4 
set label front 'MadGraph5\_aMC\@NLO' font "Courier,11" rotate by 90 at graph 1.02, graph 0.04

#-- rendering subhistograms 'NLO|#1 and LO|#1 results'

set format y '10^{%T}'
set yrange [9.0000e-01:1.1000e+02]
set origin 0.0000e+00, 5.0000e-01
set size 1.0000e+00, 4.0000e-01
set mytics 10
set ytics auto
set format x ''
set logscale y
set ylabel "{/Symbol s} per bin [pb]"

plot \
sqrt(-1) ls 14 title 'TOT|#1, scale variation',\
sqrt(-1) ls 13 title 'LOAA|#1, scale variation',\
sqrt(-1) ls 12 title 'LO|#1, scale variation',\
sqrt(-1) ls 11 title 'NLO|#1, scale variation',\
'MADatNLO.HwU' index 10 using (($1+$2)/2):($3 >= 0 ? sqrt(-1) : abs($3)):4 w yerrorbar ls 104 title '',\
'MADatNLO.HwU' index 10 using (($1+$2)/2):($3 >= 0 ? sqrt(-1) : abs($3)) ls 104 title '',\
'MADatNLO.HwU' index 10 using (($1+$2)/2):($3 < 0 ? sqrt(-1) : $3):4 w yerrorbar ls 4 title '',\
'MADatNLO.HwU' index 10 using (($1+$2)/2):($3 < 0 ? sqrt(-1) : $3) ls 4 title 'TOT|#1, central value, dynamical\_scale\_choice=10',\
'MADatNLO.HwU' index 9 using (($1+$2)/2):($3 >= 0 ? sqrt(-1) : abs($3)):4 w yerrorbar ls 103 title '',\
'MADatNLO.HwU' index 9 using (($1+$2)/2):($3 >= 0 ? sqrt(-1) : abs($3)) ls 103 title '',\
'MADatNLO.HwU' index 9 using (($1+$2)/2):($3 < 0 ? sqrt(-1) : $3):4 w yerrorbar ls 3 title '',\
'MADatNLO.HwU' index 9 using (($1+$2)/2):($3 < 0 ? sqrt(-1) : $3) ls 3 title 'LOAA|#1, central value, dynamical\_scale\_choice=10',\
'MADatNLO.HwU' index 8 using (($1+$2)/2):($3 >= 0 ? sqrt(-1) : abs($3)):4 w yerrorbar ls 102 title '',\
'MADatNLO.HwU' index 8 using (($1+$2)/2):($3 >= 0 ? sqrt(-1) : abs($3)) ls 102 title '',\
'MADatNLO.HwU' index 8 using (($1+$2)/2):($3 < 0 ? sqrt(-1) : $3):4 w yerrorbar ls 2 title '',\
'MADatNLO.HwU' index 8 using (($1+$2)/2):($3 < 0 ? sqrt(-1) : $3) ls 2 title 'LO|#1, central value, dynamical\_scale\_choice=10',\
'MADatNLO.HwU' index 7 using (($1+$2)/2):($3 >= 0 ? sqrt(-1) : abs($3)):4 w yerrorbar ls 101 title '',\
'MADatNLO.HwU' index 7 using (($1+$2)/2):($3 >= 0 ? sqrt(-1) : abs($3)) ls 101 title '',\
'MADatNLO.HwU' index 7 using (($1+$2)/2):($3 < 0 ? sqrt(-1) : $3):4 w yerrorbar ls 1 title '',\
'MADatNLO.HwU' index 7 using (($1+$2)/2):($3 < 0 ? sqrt(-1) : $3) ls 1 title 'NLO|#1, central value, dynamical\_scale\_choice=10'
#-- rendering subhistograms 'Relative scale and PDF uncertainty'
unset label
unset format
set yrange [-1.4800e+00:1.4000e+00]
set origin 0.0000e+00, 3.5000e-01
set size 1.0000e+00, 1.5000e-01
set mytics 2
set ytics auto
set format x ''
unset logscale y
set ylabel "NLO|#1 rel.unc."
set label "Relative uncertainties w.r.t. central values" font ",9" front at graph 0.03, graph 0.13
plot \
'MADatNLO.HwU' index 10 using (($1+$2)/2):(safe($7,$3,1.0)-1.0) ls 14 title '',\
'MADatNLO.HwU' index 10 using (($1+$2)/2):(safe($6,$3,1.0)-1.0) ls 14 title '',\
'MADatNLO.HwU' index 9 using (($1+$2)/2):(safe($7,$3,1.0)-1.0) ls 13 title '',\
'MADatNLO.HwU' index 9 using (($1+$2)/2):(safe($6,$3,1.0)-1.0) ls 13 title '',\
'MADatNLO.HwU' index 8 using (($1+$2)/2):(safe($7,$3,1.0)-1.0) ls 12 title '',\
'MADatNLO.HwU' index 8 using (($1+$2)/2):(safe($6,$3,1.0)-1.0) ls 12 title '',\
'MADatNLO.HwU' index 7 using (($1+$2)/2):(safe($7,$3,1.0)-1.0) ls 11 title '',\
'MADatNLO.HwU' index 7 using (($1+$2)/2):(safe($6,$3,1.0)-1.0) ls 11 title '',\
0.0 ls 999 title '',\
'MADatNLO.HwU' index 10 using (($1+$2)/2):(0.0):(safe($4,$3,0.0)) w yerrorbar ls 4 title '',\
'MADatNLO.HwU' index 10 using (($1+$2)/2):(safe($5,$3,1.0)-1.0) ls 4 title '',\
'MADatNLO.HwU' index 9 using (($1+$2)/2):(0.0):(safe($4,$3,0.0)) w yerrorbar ls 3 title '',\
'MADatNLO.HwU' index 9 using (($1+$2)/2):(safe($5,$3,1.0)-1.0) ls 3 title '',\
'MADatNLO.HwU' index 8 using (($1+$2)/2):(0.0):(safe($4,$3,0.0)) w yerrorbar ls 2 title '',\
'MADatNLO.HwU' index 8 using (($1+$2)/2):(safe($5,$3,1.0)-1.0) ls 2 title '',\
'MADatNLO.HwU' index 7 using (($1+$2)/2):(0.0):(safe($4,$3,0.0)) w yerrorbar ls 1 title '',\
'MADatNLO.HwU' index 7 using (($1+$2)/2):(safe($5,$3,1.0)-1.0) ls 1 title ''
#-- rendering subhistograms '(LO|#1LOAA|#1TOT|#1)/(NLO|#1 central value) ratio'
unset label
unset format
set yrange [-2.4000e-01:1.2000e+00]
set origin 0.0000e+00, 2.0000e-01
set size 1.0000e+00, 1.5000e-01
set mytics 2
set ytics auto
set format x
unset logscale y
set ylabel "ratio w.r.t. NLO|#1"
set label "(LO|#1LOAA|#1TOT|#1)/(NLO|#1 central value)" font ",9" at graph 0.03, graph 0.13
plot \
1.0 ls 999 title '',\
'MADatNLO.HwU' index 13 using (($1+$2)/2):7 ls 14 title '',\
'MADatNLO.HwU' index 13 using (($1+$2)/2):6 ls 14 title '',\
'MADatNLO.HwU' index 12 using (($1+$2)/2):7 ls 13 title '',\
'MADatNLO.HwU' index 12 using (($1+$2)/2):6 ls 13 title '',\
'MADatNLO.HwU' index 11 using (($1+$2)/2):7 ls 12 title '',\
'MADatNLO.HwU' index 11 using (($1+$2)/2):6 ls 12 title '',\
'MADatNLO.HwU' index 13 using (($1+$2)/2):5 ls 4 title '',\
'MADatNLO.HwU' index 13 using (($1+$2)/2):3:4 w yerrorbar ls 4 title '',\
'MADatNLO.HwU' index 13 using (($1+$2)/2):3 ls 4 title '',\
'MADatNLO.HwU' index 12 using (($1+$2)/2):5 ls 3 title '',\
'MADatNLO.HwU' index 12 using (($1+$2)/2):3:4 w yerrorbar ls 3 title '',\
'MADatNLO.HwU' index 12 using (($1+$2)/2):3 ls 3 title '',\
'MADatNLO.HwU' index 11 using (($1+$2)/2):5 ls 2 title '',\
'MADatNLO.HwU' index 11 using (($1+$2)/2):3:4 w yerrorbar ls 2 title '',\
'MADatNLO.HwU' index 11 using (($1+$2)/2):3 ls 2 title ''

unset label

################################################################################

################################################################################
### Rendering of the plot titled 'mtt'
################################################################################

set multiplot
set label "mtt" font ",13" at graph 0.04, graph 1.05
set xrange [0.0000e+00:1.0000e+04]
set bmargin 0 
set tmargin 0
set xtics nomirror
set ytics nomirror
set mytics 10
set xtics auto
set key horizontal noreverse maxcols 1 width -4 
set label front 'MadGraph5\_aMC\@NLO' font "Courier,11" rotate by 90 at graph 1.02, graph 0.04

#-- rendering subhistograms 'NLO|#1 and LO|#1 results'

set format y '10^{%T}'
set yrange [1.3155e-03:3.2229e+00]
set origin 0.0000e+00, 5.0000e-01
set size 1.0000e+00, 4.0000e-01
set mytics 10
set ytics auto
set format x ''
set logscale y
set ylabel "{/Symbol s} per bin [pb]"

plot \
sqrt(-1) ls 14 title 'TOT|#1, scale variation',\
sqrt(-1) ls 13 title 'LOAA|#1, scale variation',\
sqrt(-1) ls 12 title 'LO|#1, scale variation',\
sqrt(-1) ls 11 title 'NLO|#1, scale variation',\
'MADatNLO.HwU' index 17 using (($1+$2)/2):($3 >= 0 ? sqrt(-1) : abs($3)):4 w yerrorbar ls 104 title '',\
'MADatNLO.HwU' index 17 using (($1+$2)/2):($3 >= 0 ? sqrt(-1) : abs($3)) ls 104 title '',\
'MADatNLO.HwU' index 17 using (($1+$2)/2):($3 < 0 ? sqrt(-1) : $3):4 w yerrorbar ls 4 title '',\
'MADatNLO.HwU' index 17 using (($1+$2)/2):($3 < 0 ? sqrt(-1) : $3) ls 4 title 'TOT|#1, central value, dynamical\_scale\_choice=10',\
'MADatNLO.HwU' index 16 using (($1+$2)/2):($3 >= 0 ? sqrt(-1) : abs($3)):4 w yerrorbar ls 103 title '',\
'MADatNLO.HwU' index 16 using (($1+$2)/2):($3 >= 0 ? sqrt(-1) : abs($3)) ls 103 title '',\
'MADatNLO.HwU' index 16 using (($1+$2)/2):($3 < 0 ? sqrt(-1) : $3):4 w yerrorbar ls 3 title '',\
'MADatNLO.HwU' index 16 using (($1+$2)/2):($3 < 0 ? sqrt(-1) : $3) ls 3 title 'LOAA|#1, central value, dynamical\_scale\_choice=10',\
'MADatNLO.HwU' index 15 using (($1+$2)/2):($3 >= 0 ? sqrt(-1) : abs($3)):4 w yerrorbar ls 102 title '',\
'MADatNLO.HwU' index 15 using (($1+$2)/2):($3 >= 0 ? sqrt(-1) : abs($3)) ls 102 title '',\
'MADatNLO.HwU' index 15 using (($1+$2)/2):($3 < 0 ? sqrt(-1) : $3):4 w yerrorbar ls 2 title '',\
'MADatNLO.HwU' index 15 using (($1+$2)/2):($3 < 0 ? sqrt(-1) : $3) ls 2 title 'LO|#1, central value, dynamical\_scale\_choice=10',\
'MADatNLO.HwU' index 14 using (($1+$2)/2):($3 >= 0 ? sqrt(-1) : abs($3)):4 w yerrorbar ls 101 title '',\
'MADatNLO.HwU' index 14 using (($1+$2)/2):($3 >= 0 ? sqrt(-1) : abs($3)) ls 101 title '',\
'MADatNLO.HwU' index 14 using (($1+$2)/2):($3 < 0 ? sqrt(-1) : $3):4 w yerrorbar ls 1 title '',\
'MADatNLO.HwU' index 14 using (($1+$2)/2):($3 < 0 ? sqrt(-1) : $3) ls 1 title 'NLO|#1, central value, dynamical\_scale\_choice=10'
#-- rendering subhistograms 'Relative scale and PDF uncertainty'
unset label
unset format
set yrange [-7.1857e-01:7.4963e-01]
set origin 0.0000e+00, 3.5000e-01
set size 1.0000e+00, 1.5000e-01
set mytics 2
set ytics auto
set format x ''
unset logscale y
set ylabel "NLO|#1 rel.unc."
set label "Relative uncertainties w.r.t. central values" font ",9" front at graph 0.03, graph 0.13
plot \
'MADatNLO.HwU' index 17 using (($1+$2)/2):(safe($7,$3,1.0)-1.0) ls 14 title '',\
'MADatNLO.HwU' index 17 using (($1+$2)/2):(safe($6,$3,1.0)-1.0) ls 14 title '',\
'MADatNLO.HwU' index 16 using (($1+$2)/2):(safe($7,$3,1.0)-1.0) ls 13 title '',\
'MADatNLO.HwU' index 16 using (($1+$2)/2):(safe($6,$3,1.0)-1.0) ls 13 title '',\
'MADatNLO.HwU' index 15 using (($1+$2)/2):(safe($7,$3,1.0)-1.0) ls 12 title '',\
'MADatNLO.HwU' index 15 using (($1+$2)/2):(safe($6,$3,1.0)-1.0) ls 12 title '',\
'MADatNLO.HwU' index 14 using (($1+$2)/2):(safe($7,$3,1.0)-1.0) ls 11 title '',\
'MADatNLO.HwU' index 14 using (($1+$2)/2):(safe($6,$3,1.0)-1.0) ls 11 title '',\
0.0 ls 999 title '',\
'MADatNLO.HwU' index 17 using (($1+$2)/2):(0.0):(safe($4,$3,0.0)) w yerrorbar ls 4 title '',\
'MADatNLO.HwU' index 17 using (($1+$2)/2):(safe($5,$3,1.0)-1.0) ls 4 title '',\
'MADatNLO.HwU' index 16 using (($1+$2)/2):(0.0):(safe($4,$3,0.0)) w yerrorbar ls 3 title '',\
'MADatNLO.HwU' index 16 using (($1+$2)/2):(safe($5,$3,1.0)-1.0) ls 3 title '',\
'MADatNLO.HwU' index 15 using (($1+$2)/2):(0.0):(safe($4,$3,0.0)) w yerrorbar ls 2 title '',\
'MADatNLO.HwU' index 15 using (($1+$2)/2):(safe($5,$3,1.0)-1.0) ls 2 title '',\
'MADatNLO.HwU' index 14 using (($1+$2)/2):(0.0):(safe($4,$3,0.0)) w yerrorbar ls 1 title '',\
'MADatNLO.HwU' index 14 using (($1+$2)/2):(safe($5,$3,1.0)-1.0) ls 1 title ''
#-- rendering subhistograms '(LO|#1LOAA|#1TOT|#1)/(NLO|#1 central value) ratio'
unset label
unset format
set yrange [-3.4713e+00:1.0358e+00]
set origin 0.0000e+00, 2.0000e-01
set size 1.0000e+00, 1.5000e-01
set mytics 2
set ytics auto
set format x
unset logscale y
set ylabel "ratio w.r.t. NLO|#1"
set label "(LO|#1LOAA|#1TOT|#1)/(NLO|#1 central value)" font ",9" at graph 0.03, graph 0.13
plot \
1.0 ls 999 title '',\
'MADatNLO.HwU' index 20 using (($1+$2)/2):7 ls 14 title '',\
'MADatNLO.HwU' index 20 using (($1+$2)/2):6 ls 14 title '',\
'MADatNLO.HwU' index 19 using (($1+$2)/2):7 ls 13 title '',\
'MADatNLO.HwU' index 19 using (($1+$2)/2):6 ls 13 title '',\
'MADatNLO.HwU' index 18 using (($1+$2)/2):7 ls 12 title '',\
'MADatNLO.HwU' index 18 using (($1+$2)/2):6 ls 12 title '',\
'MADatNLO.HwU' index 20 using (($1+$2)/2):5 ls 4 title '',\
'MADatNLO.HwU' index 20 using (($1+$2)/2):3:4 w yerrorbar ls 4 title '',\
'MADatNLO.HwU' index 20 using (($1+$2)/2):3 ls 4 title '',\
'MADatNLO.HwU' index 19 using (($1+$2)/2):5 ls 3 title '',\
'MADatNLO.HwU' index 19 using (($1+$2)/2):3:4 w yerrorbar ls 3 title '',\
'MADatNLO.HwU' index 19 using (($1+$2)/2):3 ls 3 title '',\
'MADatNLO.HwU' index 18 using (($1+$2)/2):5 ls 2 title '',\
'MADatNLO.HwU' index 18 using (($1+$2)/2):3:4 w yerrorbar ls 2 title '',\
'MADatNLO.HwU' index 18 using (($1+$2)/2):3 ls 2 title ''

unset label

################################################################################

################################################################################
### Rendering of the plot titled 'thetatt'
################################################################################

set multiplot
set label "thetatt" font ",13" at graph 0.04, graph 1.05
set xrange [0.0000e+00:3.1416e+00]
set bmargin 0 
set tmargin 0
set xtics nomirror
set ytics nomirror
set mytics 10
set xtics auto
set key horizontal noreverse maxcols 1 width -4 
set label front 'MadGraph5\_aMC\@NLO' font "Courier,11" rotate by 90 at graph 1.02, graph 0.04

#-- rendering subhistograms 'NLO|#1 and LO|#1 results'

set format y '10^{%T}'
set yrange [2.8061e-05:1.4135e+00]
set origin 0.0000e+00, 5.0000e-01
set size 1.0000e+00, 4.0000e-01
set mytics 10
set ytics auto
set format x ''
set logscale y
set ylabel "{/Symbol s} per bin [pb]"

plot \
sqrt(-1) ls 14 title 'TOT|#1, scale variation',\
sqrt(-1) ls 13 title 'LOAA|#1, scale variation',\
sqrt(-1) ls 12 title 'LO|#1, scale variation',\
sqrt(-1) ls 11 title 'NLO|#1, scale variation',\
'MADatNLO.HwU' index 24 using (($1+$2)/2):($3 >= 0 ? sqrt(-1) : abs($3)):4 w yerrorbar ls 104 title '',\
'MADatNLO.HwU' index 24 using (($1+$2)/2):($3 >= 0 ? sqrt(-1) : abs($3)) ls 104 title '',\
'MADatNLO.HwU' index 24 using (($1+$2)/2):($3 < 0 ? sqrt(-1) : $3):4 w yerrorbar ls 4 title '',\
'MADatNLO.HwU' index 24 using (($1+$2)/2):($3 < 0 ? sqrt(-1) : $3) ls 4 title 'TOT|#1, central value, dynamical\_scale\_choice=10',\
'MADatNLO.HwU' index 23 using (($1+$2)/2):($3 >= 0 ? sqrt(-1) : abs($3)):4 w yerrorbar ls 103 title '',\
'MADatNLO.HwU' index 23 using (($1+$2)/2):($3 >= 0 ? sqrt(-1) : abs($3)) ls 103 title '',\
'MADatNLO.HwU' index 23 using (($1+$2)/2):($3 < 0 ? sqrt(-1) : $3):4 w yerrorbar ls 3 title '',\
'MADatNLO.HwU' index 23 using (($1+$2)/2):($3 < 0 ? sqrt(-1) : $3) ls 3 title 'LOAA|#1, central value, dynamical\_scale\_choice=10',\
'MADatNLO.HwU' index 22 using (($1+$2)/2):($3 >= 0 ? sqrt(-1) : abs($3)):4 w yerrorbar ls 102 title '',\
'MADatNLO.HwU' index 22 using (($1+$2)/2):($3 >= 0 ? sqrt(-1) : abs($3)) ls 102 title '',\
'MADatNLO.HwU' index 22 using (($1+$2)/2):($3 < 0 ? sqrt(-1) : $3):4 w yerrorbar ls 2 title '',\
'MADatNLO.HwU' index 22 using (($1+$2)/2):($3 < 0 ? sqrt(-1) : $3) ls 2 title 'LO|#1, central value, dynamical\_scale\_choice=10',\
'MADatNLO.HwU' index 21 using (($1+$2)/2):($3 >= 0 ? sqrt(-1) : abs($3)):4 w yerrorbar ls 101 title '',\
'MADatNLO.HwU' index 21 using (($1+$2)/2):($3 >= 0 ? sqrt(-1) : abs($3)) ls 101 title '',\
'MADatNLO.HwU' index 21 using (($1+$2)/2):($3 < 0 ? sqrt(-1) : $3):4 w yerrorbar ls 1 title '',\
'MADatNLO.HwU' index 21 using (($1+$2)/2):($3 < 0 ? sqrt(-1) : $3) ls 1 title 'NLO|#1, central value, dynamical\_scale\_choice=10'
#-- rendering subhistograms 'Relative scale and PDF uncertainty'
unset label
unset format
set yrange [-2.4275e-01:2.4462e-01]
set origin 0.0000e+00, 3.5000e-01
set size 1.0000e+00, 1.5000e-01
set mytics 2
set ytics auto
set format x ''
unset logscale y
set ylabel "NLO|#1 rel.unc."
set label "Relative uncertainties w.r.t. central values" font ",9" front at graph 0.03, graph 0.13
plot \
'MADatNLO.HwU' index 24 using (($1+$2)/2):(safe($7,$3,1.0)-1.0) ls 14 title '',\
'MADatNLO.HwU' index 24 using (($1+$2)/2):(safe($6,$3,1.0)-1.0) ls 14 title '',\
'MADatNLO.HwU' index 23 using (($1+$2)/2):(safe($7,$3,1.0)-1.0) ls 13 title '',\
'MADatNLO.HwU' index 23 using (($1+$2)/2):(safe($6,$3,1.0)-1.0) ls 13 title '',\
'MADatNLO.HwU' index 22 using (($1+$2)/2):(safe($7,$3,1.0)-1.0) ls 12 title '',\
'MADatNLO.HwU' index 22 using (($1+$2)/2):(safe($6,$3,1.0)-1.0) ls 12 title '',\
'MADatNLO.HwU' index 21 using (($1+$2)/2):(safe($7,$3,1.0)-1.0) ls 11 title '',\
'MADatNLO.HwU' index 21 using (($1+$2)/2):(safe($6,$3,1.0)-1.0) ls 11 title '',\
0.0 ls 999 title '',\
'MADatNLO.HwU' index 24 using (($1+$2)/2):(0.0):(safe($4,$3,0.0)) w yerrorbar ls 4 title '',\
'MADatNLO.HwU' index 24 using (($1+$2)/2):(safe($5,$3,1.0)-1.0) ls 4 title '',\
'MADatNLO.HwU' index 23 using (($1+$2)/2):(0.0):(safe($4,$3,0.0)) w yerrorbar ls 3 title '',\
'MADatNLO.HwU' index 23 using (($1+$2)/2):(safe($5,$3,1.0)-1.0) ls 3 title '',\
'MADatNLO.HwU' index 22 using (($1+$2)/2):(0.0):(safe($4,$3,0.0)) w yerrorbar ls 2 title '',\
'MADatNLO.HwU' index 22 using (($1+$2)/2):(safe($5,$3,1.0)-1.0) ls 2 title '',\
'MADatNLO.HwU' index 21 using (($1+$2)/2):(0.0):(safe($4,$3,0.0)) w yerrorbar ls 1 title '',\
'MADatNLO.HwU' index 21 using (($1+$2)/2):(safe($5,$3,1.0)-1.0) ls 1 title ''
#-- rendering subhistograms '(LO|#1LOAA|#1TOT|#1)/(NLO|#1 central value) ratio'
unset label
unset format
set yrange [-1.7452e+00:1.9750e+00]
set origin 0.0000e+00, 2.0000e-01
set size 1.0000e+00, 1.5000e-01
set mytics 2
set ytics auto
set format x
unset logscale y
set ylabel "ratio w.r.t. NLO|#1"
set label "(LO|#1LOAA|#1TOT|#1)/(NLO|#1 central value)" font ",9" at graph 0.03, graph 0.13
plot \
1.0 ls 999 title '',\
'MADatNLO.HwU' index 27 using (($1+$2)/2):7 ls 14 title '',\
'MADatNLO.HwU' index 27 using (($1+$2)/2):6 ls 14 title '',\
'MADatNLO.HwU' index 26 using (($1+$2)/2):7 ls 13 title '',\
'MADatNLO.HwU' index 26 using (($1+$2)/2):6 ls 13 title '',\
'MADatNLO.HwU' index 25 using (($1+$2)/2):7 ls 12 title '',\
'MADatNLO.HwU' index 25 using (($1+$2)/2):6 ls 12 title '',\
'MADatNLO.HwU' index 27 using (($1+$2)/2):5 ls 4 title '',\
'MADatNLO.HwU' index 27 using (($1+$2)/2):3:4 w yerrorbar ls 4 title '',\
'MADatNLO.HwU' index 27 using (($1+$2)/2):3 ls 4 title '',\
'MADatNLO.HwU' index 26 using (($1+$2)/2):5 ls 3 title '',\
'MADatNLO.HwU' index 26 using (($1+$2)/2):3:4 w yerrorbar ls 3 title '',\
'MADatNLO.HwU' index 26 using (($1+$2)/2):3 ls 3 title '',\
'MADatNLO.HwU' index 25 using (($1+$2)/2):5 ls 2 title '',\
'MADatNLO.HwU' index 25 using (($1+$2)/2):3:4 w yerrorbar ls 2 title '',\
'MADatNLO.HwU' index 25 using (($1+$2)/2):3 ls 2 title ''

unset label

################################################################################

################################################################################
### Rendering of the plot titled 'pttt'
################################################################################

set multiplot
set label "pttt" font ",13" at graph 0.04, graph 1.05
set xrange [0.0000e+00:5.0000e+03]
set bmargin 0 
set tmargin 0
set xtics nomirror
set ytics nomirror
set mytics 10
set xtics auto
set key horizontal noreverse maxcols 1 width -4 
set label front 'MadGraph5\_aMC\@NLO' font "Courier,11" rotate by 90 at graph 1.02, graph 0.04

#-- rendering subhistograms 'NLO|#1 and LO|#1 results'

set format y '10^{%T}'
set yrange [7.4381e-05:3.3850e+00]
set origin 0.0000e+00, 5.0000e-01
set size 1.0000e+00, 4.0000e-01
set mytics 10
set ytics auto
set format x ''
set logscale y
set ylabel "{/Symbol s} per bin [pb]"

plot \
sqrt(-1) ls 14 title 'TOT|#1, scale variation',\
sqrt(-1) ls 13 title 'LOAA|#1, scale variation',\
sqrt(-1) ls 12 title 'LO|#1, scale variation',\
sqrt(-1) ls 11 title 'NLO|#1, scale variation',\
'MADatNLO.HwU' index 31 using (($1+$2)/2):($3 >= 0 ? sqrt(-1) : abs($3)):4 w yerrorbar ls 104 title '',\
'MADatNLO.HwU' index 31 using (($1+$2)/2):($3 >= 0 ? sqrt(-1) : abs($3)) ls 104 title '',\
'MADatNLO.HwU' index 31 using (($1+$2)/2):($3 < 0 ? sqrt(-1) : $3):4 w yerrorbar ls 4 title '',\
'MADatNLO.HwU' index 31 using (($1+$2)/2):($3 < 0 ? sqrt(-1) : $3) ls 4 title 'TOT|#1, central value, dynamical\_scale\_choice=10',\
'MADatNLO.HwU' index 30 using (($1+$2)/2):($3 >= 0 ? sqrt(-1) : abs($3)):4 w yerrorbar ls 103 title '',\
'MADatNLO.HwU' index 30 using (($1+$2)/2):($3 >= 0 ? sqrt(-1) : abs($3)) ls 103 title '',\
'MADatNLO.HwU' index 30 using (($1+$2)/2):($3 < 0 ? sqrt(-1) : $3):4 w yerrorbar ls 3 title '',\
'MADatNLO.HwU' index 30 using (($1+$2)/2):($3 < 0 ? sqrt(-1) : $3) ls 3 title 'LOAA|#1, central value, dynamical\_scale\_choice=10',\
'MADatNLO.HwU' index 29 using (($1+$2)/2):($3 >= 0 ? sqrt(-1) : abs($3)):4 w yerrorbar ls 102 title '',\
'MADatNLO.HwU' index 29 using (($1+$2)/2):($3 >= 0 ? sqrt(-1) : abs($3)) ls 102 title '',\
'MADatNLO.HwU' index 29 using (($1+$2)/2):($3 < 0 ? sqrt(-1) : $3):4 w yerrorbar ls 2 title '',\
'MADatNLO.HwU' index 29 using (($1+$2)/2):($3 < 0 ? sqrt(-1) : $3) ls 2 title 'LO|#1, central value, dynamical\_scale\_choice=10',\
'MADatNLO.HwU' index 28 using (($1+$2)/2):($3 >= 0 ? sqrt(-1) : abs($3)):4 w yerrorbar ls 101 title '',\
'MADatNLO.HwU' index 28 using (($1+$2)/2):($3 >= 0 ? sqrt(-1) : abs($3)) ls 101 title '',\
'MADatNLO.HwU' index 28 using (($1+$2)/2):($3 < 0 ? sqrt(-1) : $3):4 w yerrorbar ls 1 title '',\
'MADatNLO.HwU' index 28 using (($1+$2)/2):($3 < 0 ? sqrt(-1) : $3) ls 1 title 'NLO|#1, central value, dynamical\_scale\_choice=10'
#-- rendering subhistograms 'Relative scale and PDF uncertainty'
unset label
unset format
set yrange [-2.8727e-02:2.9590e-02]
set origin 0.0000e+00, 3.5000e-01
set size 1.0000e+00, 1.5000e-01
set mytics 2
set ytics auto
set format x ''
unset logscale y
set ylabel "NLO|#1 rel.unc."
set label "Relative uncertainties w.r.t. central values" font ",9" front at graph 0.03, graph 0.13
plot \
'MADatNLO.HwU' index 31 using (($1+$2)/2):(safe($7,$3,1.0)-1.0) ls 14 title '',\
'MADatNLO.HwU' index 31 using (($1+$2)/2):(safe($6,$3,1.0)-1.0) ls 14 title '',\
'MADatNLO.HwU' index 30 using (($1+$2)/2):(safe($7,$3,1.0)-1.0) ls 13 title '',\
'MADatNLO.HwU' index 30 using (($1+$2)/2):(safe($6,$3,1.0)-1.0) ls 13 title '',\
'MADatNLO.HwU' index 29 using (($1+$2)/2):(safe($7,$3,1.0)-1.0) ls 12 title '',\
'MADatNLO.HwU' index 29 using (($1+$2)/2):(safe($6,$3,1.0)-1.0) ls 12 title '',\
'MADatNLO.HwU' index 28 using (($1+$2)/2):(safe($7,$3,1.0)-1.0) ls 11 title '',\
'MADatNLO.HwU' index 28 using (($1+$2)/2):(safe($6,$3,1.0)-1.0) ls 11 title '',\
0.0 ls 999 title '',\
'MADatNLO.HwU' index 31 using (($1+$2)/2):(0.0):(safe($4,$3,0.0)) w yerrorbar ls 4 title '',\
'MADatNLO.HwU' index 31 using (($1+$2)/2):(safe($5,$3,1.0)-1.0) ls 4 title '',\
'MADatNLO.HwU' index 30 using (($1+$2)/2):(0.0):(safe($4,$3,0.0)) w yerrorbar ls 3 title '',\
'MADatNLO.HwU' index 30 using (($1+$2)/2):(safe($5,$3,1.0)-1.0) ls 3 title '',\
'MADatNLO.HwU' index 29 using (($1+$2)/2):(0.0):(safe($4,$3,0.0)) w yerrorbar ls 2 title '',\
'MADatNLO.HwU' index 29 using (($1+$2)/2):(safe($5,$3,1.0)-1.0) ls 2 title '',\
'MADatNLO.HwU' index 28 using (($1+$2)/2):(0.0):(safe($4,$3,0.0)) w yerrorbar ls 1 title '',\
'MADatNLO.HwU' index 28 using (($1+$2)/2):(safe($5,$3,1.0)-1.0) ls 1 title ''
#-- rendering subhistograms '(LO|#1LOAA|#1TOT|#1)/(NLO|#1 central value) ratio'
unset label
unset format
set yrange [-1.4063e+00:3.2763e+00]
set origin 0.0000e+00, 2.0000e-01
set size 1.0000e+00, 1.5000e-01
set mytics 2
set ytics auto
set format x
unset logscale y
set ylabel "ratio w.r.t. NLO|#1"
set label "(LO|#1LOAA|#1TOT|#1)/(NLO|#1 central value)" font ",9" at graph 0.03, graph 0.13
plot \
1.0 ls 999 title '',\
'MADatNLO.HwU' index 34 using (($1+$2)/2):7 ls 14 title '',\
'MADatNLO.HwU' index 34 using (($1+$2)/2):6 ls 14 title '',\
'MADatNLO.HwU' index 33 using (($1+$2)/2):7 ls 13 title '',\
'MADatNLO.HwU' index 33 using (($1+$2)/2):6 ls 13 title '',\
'MADatNLO.HwU' index 32 using (($1+$2)/2):7 ls 12 title '',\
'MADatNLO.HwU' index 32 using (($1+$2)/2):6 ls 12 title '',\
'MADatNLO.HwU' index 34 using (($1+$2)/2):5 ls 4 title '',\
'MADatNLO.HwU' index 34 using (($1+$2)/2):3:4 w yerrorbar ls 4 title '',\
'MADatNLO.HwU' index 34 using (($1+$2)/2):3 ls 4 title '',\
'MADatNLO.HwU' index 33 using (($1+$2)/2):5 ls 3 title '',\
'MADatNLO.HwU' index 33 using (($1+$2)/2):3:4 w yerrorbar ls 3 title '',\
'MADatNLO.HwU' index 33 using (($1+$2)/2):3 ls 3 title '',\
'MADatNLO.HwU' index 32 using (($1+$2)/2):5 ls 2 title '',\
'MADatNLO.HwU' index 32 using (($1+$2)/2):3:4 w yerrorbar ls 2 title '',\
'MADatNLO.HwU' index 32 using (($1+$2)/2):3 ls 2 title ''

unset label

################################################################################

################################################################################
### Rendering of the plot titled 'ptmup'
################################################################################

set multiplot
set label "ptmup" font ",13" at graph 0.04, graph 1.05
set xrange [0.0000e+00:5.0000e+03]
set bmargin 0 
set tmargin 0
set xtics nomirror
set ytics nomirror
set mytics 10
set xtics auto
set key horizontal noreverse maxcols 1 width -4 
set label front 'MadGraph5\_aMC\@NLO' font "Courier,11" rotate by 90 at graph 1.02, graph 0.04

#-- rendering subhistograms 'NLO|#1 and LO|#1 results'

set format y '10^{%T}'
set yrange [1.7264e-07:1.6676e+00]
set origin 0.0000e+00, 5.0000e-01
set size 1.0000e+00, 4.0000e-01
set mytics 10
set ytics auto
set format x ''
set logscale y
set ylabel "{/Symbol s} per bin [pb]"

plot \
sqrt(-1) ls 14 title 'TOT|#1, scale variation',\
sqrt(-1) ls 13 title 'LOAA|#1, scale variation',\
sqrt(-1) ls 12 title 'LO|#1, scale variation',\
sqrt(-1) ls 11 title 'NLO|#1, scale variation',\
'MADatNLO.HwU' index 38 using (($1+$2)/2):($3 >= 0 ? sqrt(-1) : abs($3)):4 w yerrorbar ls 104 title '',\
'MADatNLO.HwU' index 38 using (($1+$2)/2):($3 >= 0 ? sqrt(-1) : abs($3)) ls 104 title '',\
'MADatNLO.HwU' index 38 using (($1+$2)/2):($3 < 0 ? sqrt(-1) : $3):4 w yerrorbar ls 4 title '',\
'MADatNLO.HwU' index 38 using (($1+$2)/2):($3 < 0 ? sqrt(-1) : $3) ls 4 title 'TOT|#1, central value, dynamical\_scale\_choice=10',\
'MADatNLO.HwU' index 37 using (($1+$2)/2):($3 >= 0 ? sqrt(-1) : abs($3)):4 w yerrorbar ls 103 title '',\
'MADatNLO.HwU' index 37 using (($1+$2)/2):($3 >= 0 ? sqrt(-1) : abs($3)) ls 103 title '',\
'MADatNLO.HwU' index 37 using (($1+$2)/2):($3 < 0 ? sqrt(-1) : $3):4 w yerrorbar ls 3 title '',\
'MADatNLO.HwU' index 37 using (($1+$2)/2):($3 < 0 ? sqrt(-1) : $3) ls 3 title 'LOAA|#1, central value, dynamical\_scale\_choice=10',\
'MADatNLO.HwU' index 36 using (($1+$2)/2):($3 >= 0 ? sqrt(-1) : abs($3)):4 w yerrorbar ls 102 title '',\
'MADatNLO.HwU' index 36 using (($1+$2)/2):($3 >= 0 ? sqrt(-1) : abs($3)) ls 102 title '',\
'MADatNLO.HwU' index 36 using (($1+$2)/2):($3 < 0 ? sqrt(-1) : $3):4 w yerrorbar ls 2 title '',\
'MADatNLO.HwU' index 36 using (($1+$2)/2):($3 < 0 ? sqrt(-1) : $3) ls 2 title 'LO|#1, central value, dynamical\_scale\_choice=10',\
'MADatNLO.HwU' index 35 using (($1+$2)/2):($3 >= 0 ? sqrt(-1) : abs($3)):4 w yerrorbar ls 101 title '',\
'MADatNLO.HwU' index 35 using (($1+$2)/2):($3 >= 0 ? sqrt(-1) : abs($3)) ls 101 title '',\
'MADatNLO.HwU' index 35 using (($1+$2)/2):($3 < 0 ? sqrt(-1) : $3):4 w yerrorbar ls 1 title '',\
'MADatNLO.HwU' index 35 using (($1+$2)/2):($3 < 0 ? sqrt(-1) : $3) ls 1 title 'NLO|#1, central value, dynamical\_scale\_choice=10'
#-- rendering subhistograms 'Relative scale and PDF uncertainty'
unset label
unset format
set yrange [-1.4949e-02:1.6774e-02]
set origin 0.0000e+00, 3.5000e-01
set size 1.0000e+00, 1.5000e-01
set mytics 2
set ytics auto
set format x ''
unset logscale y
set ylabel "NLO|#1 rel.unc."
set label "Relative uncertainties w.r.t. central values" font ",9" front at graph 0.03, graph 0.13
plot \
'MADatNLO.HwU' index 38 using (($1+$2)/2):(safe($7,$3,1.0)-1.0) ls 14 title '',\
'MADatNLO.HwU' index 38 using (($1+$2)/2):(safe($6,$3,1.0)-1.0) ls 14 title '',\
'MADatNLO.HwU' index 37 using (($1+$2)/2):(safe($7,$3,1.0)-1.0) ls 13 title '',\
'MADatNLO.HwU' index 37 using (($1+$2)/2):(safe($6,$3,1.0)-1.0) ls 13 title '',\
'MADatNLO.HwU' index 36 using (($1+$2)/2):(safe($7,$3,1.0)-1.0) ls 12 title '',\
'MADatNLO.HwU' index 36 using (($1+$2)/2):(safe($6,$3,1.0)-1.0) ls 12 title '',\
'MADatNLO.HwU' index 35 using (($1+$2)/2):(safe($7,$3,1.0)-1.0) ls 11 title '',\
'MADatNLO.HwU' index 35 using (($1+$2)/2):(safe($6,$3,1.0)-1.0) ls 11 title '',\
0.0 ls 999 title '',\
'MADatNLO.HwU' index 38 using (($1+$2)/2):(0.0):(safe($4,$3,0.0)) w yerrorbar ls 4 title '',\
'MADatNLO.HwU' index 38 using (($1+$2)/2):(safe($5,$3,1.0)-1.0) ls 4 title '',\
'MADatNLO.HwU' index 37 using (($1+$2)/2):(0.0):(safe($4,$3,0.0)) w yerrorbar ls 3 title '',\
'MADatNLO.HwU' index 37 using (($1+$2)/2):(safe($5,$3,1.0)-1.0) ls 3 title '',\
'MADatNLO.HwU' index 36 using (($1+$2)/2):(0.0):(safe($4,$3,0.0)) w yerrorbar ls 2 title '',\
'MADatNLO.HwU' index 36 using (($1+$2)/2):(safe($5,$3,1.0)-1.0) ls 2 title '',\
'MADatNLO.HwU' index 35 using (($1+$2)/2):(0.0):(safe($4,$3,0.0)) w yerrorbar ls 1 title '',\
'MADatNLO.HwU' index 35 using (($1+$2)/2):(safe($5,$3,1.0)-1.0) ls 1 title ''
#-- rendering subhistograms '(LO|#1LOAA|#1TOT|#1)/(NLO|#1 central value) ratio'
unset label
unset format
set yrange [-1.7469e+00:3.5984e+00]
set origin 0.0000e+00, 2.0000e-01
set size 1.0000e+00, 1.5000e-01
set mytics 2
set ytics auto
set format x
unset logscale y
set ylabel "ratio w.r.t. NLO|#1"
set label "(LO|#1LOAA|#1TOT|#1)/(NLO|#1 central value)" font ",9" at graph 0.03, graph 0.13
plot \
1.0 ls 999 title '',\
'MADatNLO.HwU' index 41 using (($1+$2)/2):7 ls 14 title '',\
'MADatNLO.HwU' index 41 using (($1+$2)/2):6 ls 14 title '',\
'MADatNLO.HwU' index 40 using (($1+$2)/2):7 ls 13 title '',\
'MADatNLO.HwU' index 40 using (($1+$2)/2):6 ls 13 title '',\
'MADatNLO.HwU' index 39 using (($1+$2)/2):7 ls 12 title '',\
'MADatNLO.HwU' index 39 using (($1+$2)/2):6 ls 12 title '',\
'MADatNLO.HwU' index 41 using (($1+$2)/2):5 ls 4 title '',\
'MADatNLO.HwU' index 41 using (($1+$2)/2):3:4 w yerrorbar ls 4 title '',\
'MADatNLO.HwU' index 41 using (($1+$2)/2):3 ls 4 title '',\
'MADatNLO.HwU' index 40 using (($1+$2)/2):5 ls 3 title '',\
'MADatNLO.HwU' index 40 using (($1+$2)/2):3:4 w yerrorbar ls 3 title '',\
'MADatNLO.HwU' index 40 using (($1+$2)/2):3 ls 3 title '',\
'MADatNLO.HwU' index 39 using (($1+$2)/2):5 ls 2 title '',\
'MADatNLO.HwU' index 39 using (($1+$2)/2):3:4 w yerrorbar ls 2 title '',\
'MADatNLO.HwU' index 39 using (($1+$2)/2):3 ls 2 title ''

unset label

################################################################################

################################################################################
### Rendering of the plot titled 'ptmum'
################################################################################

set multiplot
set label "ptmum" font ",13" at graph 0.04, graph 1.05
set xrange [0.0000e+00:5.0000e+03]
set bmargin 0 
set tmargin 0
set xtics nomirror
set ytics nomirror
set mytics 10
set xtics auto
set key horizontal noreverse maxcols 1 width -4 
set label front 'MadGraph5\_aMC\@NLO' font "Courier,11" rotate by 90 at graph 1.02, graph 0.04

#-- rendering subhistograms 'NLO|#1 and LO|#1 results'

set format y '10^{%T}'
set yrange [1.7593e-07:1.6677e+00]
set origin 0.0000e+00, 5.0000e-01
set size 1.0000e+00, 4.0000e-01
set mytics 10
set ytics auto
set format x ''
set logscale y
set ylabel "{/Symbol s} per bin [pb]"

plot \
sqrt(-1) ls 14 title 'TOT|#1, scale variation',\
sqrt(-1) ls 13 title 'LOAA|#1, scale variation',\
sqrt(-1) ls 12 title 'LO|#1, scale variation',\
sqrt(-1) ls 11 title 'NLO|#1, scale variation',\
'MADatNLO.HwU' index 45 using (($1+$2)/2):($3 >= 0 ? sqrt(-1) : abs($3)):4 w yerrorbar ls 104 title '',\
'MADatNLO.HwU' index 45 using (($1+$2)/2):($3 >= 0 ? sqrt(-1) : abs($3)) ls 104 title '',\
'MADatNLO.HwU' index 45 using (($1+$2)/2):($3 < 0 ? sqrt(-1) : $3):4 w yerrorbar ls 4 title '',\
'MADatNLO.HwU' index 45 using (($1+$2)/2):($3 < 0 ? sqrt(-1) : $3) ls 4 title 'TOT|#1, central value, dynamical\_scale\_choice=10',\
'MADatNLO.HwU' index 44 using (($1+$2)/2):($3 >= 0 ? sqrt(-1) : abs($3)):4 w yerrorbar ls 103 title '',\
'MADatNLO.HwU' index 44 using (($1+$2)/2):($3 >= 0 ? sqrt(-1) : abs($3)) ls 103 title '',\
'MADatNLO.HwU' index 44 using (($1+$2)/2):($3 < 0 ? sqrt(-1) : $3):4 w yerrorbar ls 3 title '',\
'MADatNLO.HwU' index 44 using (($1+$2)/2):($3 < 0 ? sqrt(-1) : $3) ls 3 title 'LOAA|#1, central value, dynamical\_scale\_choice=10',\
'MADatNLO.HwU' index 43 using (($1+$2)/2):($3 >= 0 ? sqrt(-1) : abs($3)):4 w yerrorbar ls 102 title '',\
'MADatNLO.HwU' index 43 using (($1+$2)/2):($3 >= 0 ? sqrt(-1) : abs($3)) ls 102 title '',\
'MADatNLO.HwU' index 43 using (($1+$2)/2):($3 < 0 ? sqrt(-1) : $3):4 w yerrorbar ls 2 title '',\
'MADatNLO.HwU' index 43 using (($1+$2)/2):($3 < 0 ? sqrt(-1) : $3) ls 2 title 'LO|#1, central value, dynamical\_scale\_choice=10',\
'MADatNLO.HwU' index 42 using (($1+$2)/2):($3 >= 0 ? sqrt(-1) : abs($3)):4 w yerrorbar ls 101 title '',\
'MADatNLO.HwU' index 42 using (($1+$2)/2):($3 >= 0 ? sqrt(-1) : abs($3)) ls 101 title '',\
'MADatNLO.HwU' index 42 using (($1+$2)/2):($3 < 0 ? sqrt(-1) : $3):4 w yerrorbar ls 1 title '',\
'MADatNLO.HwU' index 42 using (($1+$2)/2):($3 < 0 ? sqrt(-1) : $3) ls 1 title 'NLO|#1, central value, dynamical\_scale\_choice=10'
#-- rendering subhistograms 'Relative scale and PDF uncertainty'
unset label
unset format
set yrange [-1.3031e-02:1.2590e-02]
set origin 0.0000e+00, 3.5000e-01
set size 1.0000e+00, 1.5000e-01
set mytics 2
set ytics auto
set format x ''
unset logscale y
set ylabel "NLO|#1 rel.unc."
set label "Relative uncertainties w.r.t. central values" font ",9" front at graph 0.03, graph 0.13
plot \
'MADatNLO.HwU' index 45 using (($1+$2)/2):(safe($7,$3,1.0)-1.0) ls 14 title '',\
'MADatNLO.HwU' index 45 using (($1+$2)/2):(safe($6,$3,1.0)-1.0) ls 14 title '',\
'MADatNLO.HwU' index 44 using (($1+$2)/2):(safe($7,$3,1.0)-1.0) ls 13 title '',\
'MADatNLO.HwU' index 44 using (($1+$2)/2):(safe($6,$3,1.0)-1.0) ls 13 title '',\
'MADatNLO.HwU' index 43 using (($1+$2)/2):(safe($7,$3,1.0)-1.0) ls 12 title '',\
'MADatNLO.HwU' index 43 using (($1+$2)/2):(safe($6,$3,1.0)-1.0) ls 12 title '',\
'MADatNLO.HwU' index 42 using (($1+$2)/2):(safe($7,$3,1.0)-1.0) ls 11 title '',\
'MADatNLO.HwU' index 42 using (($1+$2)/2):(safe($6,$3,1.0)-1.0) ls 11 title '',\
0.0 ls 999 title '',\
'MADatNLO.HwU' index 45 using (($1+$2)/2):(0.0):(safe($4,$3,0.0)) w yerrorbar ls 4 title '',\
'MADatNLO.HwU' index 45 using (($1+$2)/2):(safe($5,$3,1.0)-1.0) ls 4 title '',\
'MADatNLO.HwU' index 44 using (($1+$2)/2):(0.0):(safe($4,$3,0.0)) w yerrorbar ls 3 title '',\
'MADatNLO.HwU' index 44 using (($1+$2)/2):(safe($5,$3,1.0)-1.0) ls 3 title '',\
'MADatNLO.HwU' index 43 using (($1+$2)/2):(0.0):(safe($4,$3,0.0)) w yerrorbar ls 2 title '',\
'MADatNLO.HwU' index 43 using (($1+$2)/2):(safe($5,$3,1.0)-1.0) ls 2 title '',\
'MADatNLO.HwU' index 42 using (($1+$2)/2):(0.0):(safe($4,$3,0.0)) w yerrorbar ls 1 title '',\
'MADatNLO.HwU' index 42 using (($1+$2)/2):(safe($5,$3,1.0)-1.0) ls 1 title ''
#-- rendering subhistograms '(LO|#1LOAA|#1TOT|#1)/(NLO|#1 central value) ratio'
unset label
unset format
set yrange [-1.7468e+00:3.5984e+00]
set origin 0.0000e+00, 2.0000e-01
set size 1.0000e+00, 1.5000e-01
set mytics 2
set ytics auto
set format x
unset logscale y
set ylabel "ratio w.r.t. NLO|#1"
set label "(LO|#1LOAA|#1TOT|#1)/(NLO|#1 central value)" font ",9" at graph 0.03, graph 0.13
plot \
1.0 ls 999 title '',\
'MADatNLO.HwU' index 48 using (($1+$2)/2):7 ls 14 title '',\
'MADatNLO.HwU' index 48 using (($1+$2)/2):6 ls 14 title '',\
'MADatNLO.HwU' index 47 using (($1+$2)/2):7 ls 13 title '',\
'MADatNLO.HwU' index 47 using (($1+$2)/2):6 ls 13 title '',\
'MADatNLO.HwU' index 46 using (($1+$2)/2):7 ls 12 title '',\
'MADatNLO.HwU' index 46 using (($1+$2)/2):6 ls 12 title '',\
'MADatNLO.HwU' index 48 using (($1+$2)/2):5 ls 4 title '',\
'MADatNLO.HwU' index 48 using (($1+$2)/2):3:4 w yerrorbar ls 4 title '',\
'MADatNLO.HwU' index 48 using (($1+$2)/2):3 ls 4 title '',\
'MADatNLO.HwU' index 47 using (($1+$2)/2):5 ls 3 title '',\
'MADatNLO.HwU' index 47 using (($1+$2)/2):3:4 w yerrorbar ls 3 title '',\
'MADatNLO.HwU' index 47 using (($1+$2)/2):3 ls 3 title '',\
'MADatNLO.HwU' index 46 using (($1+$2)/2):5 ls 2 title '',\
'MADatNLO.HwU' index 46 using (($1+$2)/2):3:4 w yerrorbar ls 2 title '',\
'MADatNLO.HwU' index 46 using (($1+$2)/2):3 ls 2 title ''

unset label

################################################################################

################################################################################
### Rendering of the plot titled 'pttop'
################################################################################

set multiplot
set label "pttop" font ",13" at graph 0.04, graph 1.05
set xrange [0.0000e+00:5.0000e+03]
set bmargin 0 
set tmargin 0
set xtics nomirror
set ytics nomirror
set mytics 10
set xtics auto
set key horizontal noreverse maxcols 1 width -4 
set label front 'MadGraph5\_aMC\@NLO' font "Courier,11" rotate by 90 at graph 1.02, graph 0.04

#-- rendering subhistograms 'NLO|#1 and LO|#1 results'

set format y '10^{%T}'
set yrange [8.6497e-06:2.1453e+00]
set origin 0.0000e+00, 5.0000e-01
set size 1.0000e+00, 4.0000e-01
set mytics 10
set ytics auto
set format x ''
set logscale y
set ylabel "{/Symbol s} per bin [pb]"

plot \
sqrt(-1) ls 14 title 'TOT|#1, scale variation',\
sqrt(-1) ls 13 title 'LOAA|#1, scale variation',\
sqrt(-1) ls 12 title 'LO|#1, scale variation',\
sqrt(-1) ls 11 title 'NLO|#1, scale variation',\
'MADatNLO.HwU' index 52 using (($1+$2)/2):($3 >= 0 ? sqrt(-1) : abs($3)):4 w yerrorbar ls 104 title '',\
'MADatNLO.HwU' index 52 using (($1+$2)/2):($3 >= 0 ? sqrt(-1) : abs($3)) ls 104 title '',\
'MADatNLO.HwU' index 52 using (($1+$2)/2):($3 < 0 ? sqrt(-1) : $3):4 w yerrorbar ls 4 title '',\
'MADatNLO.HwU' index 52 using (($1+$2)/2):($3 < 0 ? sqrt(-1) : $3) ls 4 title 'TOT|#1, central value, dynamical\_scale\_choice=10',\
'MADatNLO.HwU' index 51 using (($1+$2)/2):($3 >= 0 ? sqrt(-1) : abs($3)):4 w yerrorbar ls 103 title '',\
'MADatNLO.HwU' index 51 using (($1+$2)/2):($3 >= 0 ? sqrt(-1) : abs($3)) ls 103 title '',\
'MADatNLO.HwU' index 51 using (($1+$2)/2):($3 < 0 ? sqrt(-1) : $3):4 w yerrorbar ls 3 title '',\
'MADatNLO.HwU' index 51 using (($1+$2)/2):($3 < 0 ? sqrt(-1) : $3) ls 3 title 'LOAA|#1, central value, dynamical\_scale\_choice=10',\
'MADatNLO.HwU' index 50 using (($1+$2)/2):($3 >= 0 ? sqrt(-1) : abs($3)):4 w yerrorbar ls 102 title '',\
'MADatNLO.HwU' index 50 using (($1+$2)/2):($3 >= 0 ? sqrt(-1) : abs($3)) ls 102 title '',\
'MADatNLO.HwU' index 50 using (($1+$2)/2):($3 < 0 ? sqrt(-1) : $3):4 w yerrorbar ls 2 title '',\
'MADatNLO.HwU' index 50 using (($1+$2)/2):($3 < 0 ? sqrt(-1) : $3) ls 2 title 'LO|#1, central value, dynamical\_scale\_choice=10',\
'MADatNLO.HwU' index 49 using (($1+$2)/2):($3 >= 0 ? sqrt(-1) : abs($3)):4 w yerrorbar ls 101 title '',\
'MADatNLO.HwU' index 49 using (($1+$2)/2):($3 >= 0 ? sqrt(-1) : abs($3)) ls 101 title '',\
'MADatNLO.HwU' index 49 using (($1+$2)/2):($3 < 0 ? sqrt(-1) : $3):4 w yerrorbar ls 1 title '',\
'MADatNLO.HwU' index 49 using (($1+$2)/2):($3 < 0 ? sqrt(-1) : $3) ls 1 title 'NLO|#1, central value, dynamical\_scale\_choice=10'
#-- rendering subhistograms 'Relative scale and PDF uncertainty'
unset label
unset format
set yrange [-4.7876e-02:5.0282e-02]
set origin 0.0000e+00, 3.5000e-01
set size 1.0000e+00, 1.5000e-01
set mytics 2
set ytics auto
set format x ''
unset logscale y
set ylabel "NLO|#1 rel.unc."
set label "Relative uncertainties w.r.t. central values" font ",9" front at graph 0.03, graph 0.13
plot \
'MADatNLO.HwU' index 52 using (($1+$2)/2):(safe($7,$3,1.0)-1.0) ls 14 title '',\
'MADatNLO.HwU' index 52 using (($1+$2)/2):(safe($6,$3,1.0)-1.0) ls 14 title '',\
'MADatNLO.HwU' index 51 using (($1+$2)/2):(safe($7,$3,1.0)-1.0) ls 13 title '',\
'MADatNLO.HwU' index 51 using (($1+$2)/2):(safe($6,$3,1.0)-1.0) ls 13 title '',\
'MADatNLO.HwU' index 50 using (($1+$2)/2):(safe($7,$3,1.0)-1.0) ls 12 title '',\
'MADatNLO.HwU' index 50 using (($1+$2)/2):(safe($6,$3,1.0)-1.0) ls 12 title '',\
'MADatNLO.HwU' index 49 using (($1+$2)/2):(safe($7,$3,1.0)-1.0) ls 11 title '',\
'MADatNLO.HwU' index 49 using (($1+$2)/2):(safe($6,$3,1.0)-1.0) ls 11 title '',\
0.0 ls 999 title '',\
'MADatNLO.HwU' index 52 using (($1+$2)/2):(0.0):(safe($4,$3,0.0)) w yerrorbar ls 4 title '',\
'MADatNLO.HwU' index 52 using (($1+$2)/2):(safe($5,$3,1.0)-1.0) ls 4 title '',\
'MADatNLO.HwU' index 51 using (($1+$2)/2):(0.0):(safe($4,$3,0.0)) w yerrorbar ls 3 title '',\
'MADatNLO.HwU' index 51 using (($1+$2)/2):(safe($5,$3,1.0)-1.0) ls 3 title '',\
'MADatNLO.HwU' index 50 using (($1+$2)/2):(0.0):(safe($4,$3,0.0)) w yerrorbar ls 2 title '',\
'MADatNLO.HwU' index 50 using (($1+$2)/2):(safe($5,$3,1.0)-1.0) ls 2 title '',\
'MADatNLO.HwU' index 49 using (($1+$2)/2):(0.0):(safe($4,$3,0.0)) w yerrorbar ls 1 title '',\
'MADatNLO.HwU' index 49 using (($1+$2)/2):(safe($5,$3,1.0)-1.0) ls 1 title ''
#-- rendering subhistograms '(LO|#1LOAA|#1TOT|#1)/(NLO|#1 central value) ratio'
unset label
unset format
set yrange [-4.4889e+00:6.5774e+00]
set origin 0.0000e+00, 2.0000e-01
set size 1.0000e+00, 1.5000e-01
set mytics 2
set ytics auto
set format x
unset logscale y
set ylabel "ratio w.r.t. NLO|#1"
set label "(LO|#1LOAA|#1TOT|#1)/(NLO|#1 central value)" font ",9" at graph 0.03, graph 0.13
plot \
1.0 ls 999 title '',\
'MADatNLO.HwU' index 55 using (($1+$2)/2):7 ls 14 title '',\
'MADatNLO.HwU' index 55 using (($1+$2)/2):6 ls 14 title '',\
'MADatNLO.HwU' index 54 using (($1+$2)/2):7 ls 13 title '',\
'MADatNLO.HwU' index 54 using (($1+$2)/2):6 ls 13 title '',\
'MADatNLO.HwU' index 53 using (($1+$2)/2):7 ls 12 title '',\
'MADatNLO.HwU' index 53 using (($1+$2)/2):6 ls 12 title '',\
'MADatNLO.HwU' index 55 using (($1+$2)/2):5 ls 4 title '',\
'MADatNLO.HwU' index 55 using (($1+$2)/2):3:4 w yerrorbar ls 4 title '',\
'MADatNLO.HwU' index 55 using (($1+$2)/2):3 ls 4 title '',\
'MADatNLO.HwU' index 54 using (($1+$2)/2):5 ls 3 title '',\
'MADatNLO.HwU' index 54 using (($1+$2)/2):3:4 w yerrorbar ls 3 title '',\
'MADatNLO.HwU' index 54 using (($1+$2)/2):3 ls 3 title '',\
'MADatNLO.HwU' index 53 using (($1+$2)/2):5 ls 2 title '',\
'MADatNLO.HwU' index 53 using (($1+$2)/2):3:4 w yerrorbar ls 2 title '',\
'MADatNLO.HwU' index 53 using (($1+$2)/2):3 ls 2 title ''

unset label

################################################################################

################################################################################
### Rendering of the plot titled 'ptatop'
################################################################################

set multiplot
set label "ptatop" font ",13" at graph 0.04, graph 1.05
set xrange [0.0000e+00:5.0000e+03]
set bmargin 0 
set tmargin 0
set xtics nomirror
set ytics nomirror
set mytics 10
set xtics auto
set key horizontal noreverse maxcols 1 width -4 
set label front 'MadGraph5\_aMC\@NLO' font "Courier,11" rotate by 90 at graph 1.02, graph 0.04

#-- rendering subhistograms 'NLO|#1 and LO|#1 results'

set format y '10^{%T}'
set yrange [3.3557e-06:2.1453e+00]
set origin 0.0000e+00, 5.0000e-01
set size 1.0000e+00, 4.0000e-01
set mytics 10
set ytics auto
set format x ''
set logscale y
set ylabel "{/Symbol s} per bin [pb]"

plot \
sqrt(-1) ls 14 title 'TOT|#1, scale variation',\
sqrt(-1) ls 13 title 'LOAA|#1, scale variation',\
sqrt(-1) ls 12 title 'LO|#1, scale variation',\
sqrt(-1) ls 11 title 'NLO|#1, scale variation',\
'MADatNLO.HwU' index 59 using (($1+$2)/2):($3 >= 0 ? sqrt(-1) : abs($3)):4 w yerrorbar ls 104 title '',\
'MADatNLO.HwU' index 59 using (($1+$2)/2):($3 >= 0 ? sqrt(-1) : abs($3)) ls 104 title '',\
'MADatNLO.HwU' index 59 using (($1+$2)/2):($3 < 0 ? sqrt(-1) : $3):4 w yerrorbar ls 4 title '',\
'MADatNLO.HwU' index 59 using (($1+$2)/2):($3 < 0 ? sqrt(-1) : $3) ls 4 title 'TOT|#1, central value, dynamical\_scale\_choice=10',\
'MADatNLO.HwU' index 58 using (($1+$2)/2):($3 >= 0 ? sqrt(-1) : abs($3)):4 w yerrorbar ls 103 title '',\
'MADatNLO.HwU' index 58 using (($1+$2)/2):($3 >= 0 ? sqrt(-1) : abs($3)) ls 103 title '',\
'MADatNLO.HwU' index 58 using (($1+$2)/2):($3 < 0 ? sqrt(-1) : $3):4 w yerrorbar ls 3 title '',\
'MADatNLO.HwU' index 58 using (($1+$2)/2):($3 < 0 ? sqrt(-1) : $3) ls 3 title 'LOAA|#1, central value, dynamical\_scale\_choice=10',\
'MADatNLO.HwU' index 57 using (($1+$2)/2):($3 >= 0 ? sqrt(-1) : abs($3)):4 w yerrorbar ls 102 title '',\
'MADatNLO.HwU' index 57 using (($1+$2)/2):($3 >= 0 ? sqrt(-1) : abs($3)) ls 102 title '',\
'MADatNLO.HwU' index 57 using (($1+$2)/2):($3 < 0 ? sqrt(-1) : $3):4 w yerrorbar ls 2 title '',\
'MADatNLO.HwU' index 57 using (($1+$2)/2):($3 < 0 ? sqrt(-1) : $3) ls 2 title 'LO|#1, central value, dynamical\_scale\_choice=10',\
'MADatNLO.HwU' index 56 using (($1+$2)/2):($3 >= 0 ? sqrt(-1) : abs($3)):4 w yerrorbar ls 101 title '',\
'MADatNLO.HwU' index 56 using (($1+$2)/2):($3 >= 0 ? sqrt(-1) : abs($3)) ls 101 title '',\
'MADatNLO.HwU' index 56 using (($1+$2)/2):($3 < 0 ? sqrt(-1) : $3):4 w yerrorbar ls 1 title '',\
'MADatNLO.HwU' index 56 using (($1+$2)/2):($3 < 0 ? sqrt(-1) : $3) ls 1 title 'NLO|#1, central value, dynamical\_scale\_choice=10'
#-- rendering subhistograms 'Relative scale and PDF uncertainty'
unset label
unset format
set yrange [-5.3440e-02:5.6470e-02]
set origin 0.0000e+00, 3.5000e-01
set size 1.0000e+00, 1.5000e-01
set mytics 2
set ytics auto
set format x ''
unset logscale y
set ylabel "NLO|#1 rel.unc."
set label "Relative uncertainties w.r.t. central values" font ",9" front at graph 0.03, graph 0.13
plot \
'MADatNLO.HwU' index 59 using (($1+$2)/2):(safe($7,$3,1.0)-1.0) ls 14 title '',\
'MADatNLO.HwU' index 59 using (($1+$2)/2):(safe($6,$3,1.0)-1.0) ls 14 title '',\
'MADatNLO.HwU' index 58 using (($1+$2)/2):(safe($7,$3,1.0)-1.0) ls 13 title '',\
'MADatNLO.HwU' index 58 using (($1+$2)/2):(safe($6,$3,1.0)-1.0) ls 13 title '',\
'MADatNLO.HwU' index 57 using (($1+$2)/2):(safe($7,$3,1.0)-1.0) ls 12 title '',\
'MADatNLO.HwU' index 57 using (($1+$2)/2):(safe($6,$3,1.0)-1.0) ls 12 title '',\
'MADatNLO.HwU' index 56 using (($1+$2)/2):(safe($7,$3,1.0)-1.0) ls 11 title '',\
'MADatNLO.HwU' index 56 using (($1+$2)/2):(safe($6,$3,1.0)-1.0) ls 11 title '',\
0.0 ls 999 title '',\
'MADatNLO.HwU' index 59 using (($1+$2)/2):(0.0):(safe($4,$3,0.0)) w yerrorbar ls 4 title '',\
'MADatNLO.HwU' index 59 using (($1+$2)/2):(safe($5,$3,1.0)-1.0) ls 4 title '',\
'MADatNLO.HwU' index 58 using (($1+$2)/2):(0.0):(safe($4,$3,0.0)) w yerrorbar ls 3 title '',\
'MADatNLO.HwU' index 58 using (($1+$2)/2):(safe($5,$3,1.0)-1.0) ls 3 title '',\
'MADatNLO.HwU' index 57 using (($1+$2)/2):(0.0):(safe($4,$3,0.0)) w yerrorbar ls 2 title '',\
'MADatNLO.HwU' index 57 using (($1+$2)/2):(safe($5,$3,1.0)-1.0) ls 2 title '',\
'MADatNLO.HwU' index 56 using (($1+$2)/2):(0.0):(safe($4,$3,0.0)) w yerrorbar ls 1 title '',\
'MADatNLO.HwU' index 56 using (($1+$2)/2):(safe($5,$3,1.0)-1.0) ls 1 title ''
#-- rendering subhistograms '(LO|#1LOAA|#1TOT|#1)/(NLO|#1 central value) ratio'
unset label
unset format
set yrange [-5.5557e+00:4.7191e+00]
set origin 0.0000e+00, 2.0000e-01
set size 1.0000e+00, 1.5000e-01
set mytics 2
set ytics auto
set format x
unset logscale y
set ylabel "ratio w.r.t. NLO|#1"
set label "(LO|#1LOAA|#1TOT|#1)/(NLO|#1 central value)" font ",9" at graph 0.03, graph 0.13
plot \
1.0 ls 999 title '',\
'MADatNLO.HwU' index 62 using (($1+$2)/2):7 ls 14 title '',\
'MADatNLO.HwU' index 62 using (($1+$2)/2):6 ls 14 title '',\
'MADatNLO.HwU' index 61 using (($1+$2)/2):7 ls 13 title '',\
'MADatNLO.HwU' index 61 using (($1+$2)/2):6 ls 13 title '',\
'MADatNLO.HwU' index 60 using (($1+$2)/2):7 ls 12 title '',\
'MADatNLO.HwU' index 60 using (($1+$2)/2):6 ls 12 title '',\
'MADatNLO.HwU' index 62 using (($1+$2)/2):5 ls 4 title '',\
'MADatNLO.HwU' index 62 using (($1+$2)/2):3:4 w yerrorbar ls 4 title '',\
'MADatNLO.HwU' index 62 using (($1+$2)/2):3 ls 4 title '',\
'MADatNLO.HwU' index 61 using (($1+$2)/2):5 ls 3 title '',\
'MADatNLO.HwU' index 61 using (($1+$2)/2):3:4 w yerrorbar ls 3 title '',\
'MADatNLO.HwU' index 61 using (($1+$2)/2):3 ls 3 title '',\
'MADatNLO.HwU' index 60 using (($1+$2)/2):5 ls 2 title '',\
'MADatNLO.HwU' index 60 using (($1+$2)/2):3:4 w yerrorbar ls 2 title '',\
'MADatNLO.HwU' index 60 using (($1+$2)/2):3 ls 2 title ''

unset label

################################################################################

################################################################################
### Rendering of the plot titled 'mmumu'
################################################################################

set multiplot
set label "mmumu" font ",13" at graph 0.04, graph 1.05
set xrange [0.0000e+00:2.0000e+02]
set bmargin 0 
set tmargin 0
set xtics nomirror
set ytics nomirror
set mytics 10
set xtics auto
set key horizontal noreverse maxcols 1 width -4 
set label front 'MadGraph5\_aMC\@NLO' font "Courier,11" rotate by 90 at graph 1.02, graph 0.04

#-- rendering subhistograms 'NLO|#1 and LO|#1 results'

set format y '10^{%T}'
set yrange [2.2503e+00:3.7472e+01]
set origin 0.0000e+00, 5.0000e-01
set size 1.0000e+00, 4.0000e-01
set mytics 10
set ytics auto
set format x ''
set logscale y
set ylabel "{/Symbol s} per bin [pb]"

plot \
sqrt(-1) ls 14 title 'TOT|#1, scale variation',\
sqrt(-1) ls 13 title 'LOAA|#1, scale variation',\
sqrt(-1) ls 12 title 'LO|#1, scale variation',\
sqrt(-1) ls 11 title 'NLO|#1, scale variation',\
'MADatNLO.HwU' index 66 using (($1+$2)/2):($3 >= 0 ? sqrt(-1) : abs($3)):4 w yerrorbar ls 104 title '',\
'MADatNLO.HwU' index 66 using (($1+$2)/2):($3 >= 0 ? sqrt(-1) : abs($3)) ls 104 title '',\
'MADatNLO.HwU' index 66 using (($1+$2)/2):($3 < 0 ? sqrt(-1) : $3):4 w yerrorbar ls 4 title '',\
'MADatNLO.HwU' index 66 using (($1+$2)/2):($3 < 0 ? sqrt(-1) : $3) ls 4 title 'TOT|#1, central value, dynamical\_scale\_choice=10',\
'MADatNLO.HwU' index 65 using (($1+$2)/2):($3 >= 0 ? sqrt(-1) : abs($3)):4 w yerrorbar ls 103 title '',\
'MADatNLO.HwU' index 65 using (($1+$2)/2):($3 >= 0 ? sqrt(-1) : abs($3)) ls 103 title '',\
'MADatNLO.HwU' index 65 using (($1+$2)/2):($3 < 0 ? sqrt(-1) : $3):4 w yerrorbar ls 3 title '',\
'MADatNLO.HwU' index 65 using (($1+$2)/2):($3 < 0 ? sqrt(-1) : $3) ls 3 title 'LOAA|#1, central value, dynamical\_scale\_choice=10',\
'MADatNLO.HwU' index 64 using (($1+$2)/2):($3 >= 0 ? sqrt(-1) : abs($3)):4 w yerrorbar ls 102 title '',\
'MADatNLO.HwU' index 64 using (($1+$2)/2):($3 >= 0 ? sqrt(-1) : abs($3)) ls 102 title '',\
'MADatNLO.HwU' index 64 using (($1+$2)/2):($3 < 0 ? sqrt(-1) : $3):4 w yerrorbar ls 2 title '',\
'MADatNLO.HwU' index 64 using (($1+$2)/2):($3 < 0 ? sqrt(-1) : $3) ls 2 title 'LO|#1, central value, dynamical\_scale\_choice=10',\
'MADatNLO.HwU' index 63 using (($1+$2)/2):($3 >= 0 ? sqrt(-1) : abs($3)):4 w yerrorbar ls 101 title '',\
'MADatNLO.HwU' index 63 using (($1+$2)/2):($3 >= 0 ? sqrt(-1) : abs($3)) ls 101 title '',\
'MADatNLO.HwU' index 63 using (($1+$2)/2):($3 < 0 ? sqrt(-1) : $3):4 w yerrorbar ls 1 title '',\
'MADatNLO.HwU' index 63 using (($1+$2)/2):($3 < 0 ? sqrt(-1) : $3) ls 1 title 'NLO|#1, central value, dynamical\_scale\_choice=10'
#-- rendering subhistograms 'Relative scale and PDF uncertainty'
unset label
unset format
set yrange [-6.4388e-01:6.7135e-01]
set origin 0.0000e+00, 3.5000e-01
set size 1.0000e+00, 1.5000e-01
set mytics 2
set ytics auto
set format x ''
unset logscale y
set ylabel "NLO|#1 rel.unc."
set label "Relative uncertainties w.r.t. central values" font ",9" front at graph 0.03, graph 0.13
plot \
'MADatNLO.HwU' index 66 using (($1+$2)/2):(safe($7,$3,1.0)-1.0) ls 14 title '',\
'MADatNLO.HwU' index 66 using (($1+$2)/2):(safe($6,$3,1.0)-1.0) ls 14 title '',\
'MADatNLO.HwU' index 65 using (($1+$2)/2):(safe($7,$3,1.0)-1.0) ls 13 title '',\
'MADatNLO.HwU' index 65 using (($1+$2)/2):(safe($6,$3,1.0)-1.0) ls 13 title '',\
'MADatNLO.HwU' index 64 using (($1+$2)/2):(safe($7,$3,1.0)-1.0) ls 12 title '',\
'MADatNLO.HwU' index 64 using (($1+$2)/2):(safe($6,$3,1.0)-1.0) ls 12 title '',\
'MADatNLO.HwU' index 63 using (($1+$2)/2):(safe($7,$3,1.0)-1.0) ls 11 title '',\
'MADatNLO.HwU' index 63 using (($1+$2)/2):(safe($6,$3,1.0)-1.0) ls 11 title '',\
0.0 ls 999 title '',\
'MADatNLO.HwU' index 66 using (($1+$2)/2):(0.0):(safe($4,$3,0.0)) w yerrorbar ls 4 title '',\
'MADatNLO.HwU' index 66 using (($1+$2)/2):(safe($5,$3,1.0)-1.0) ls 4 title '',\
'MADatNLO.HwU' index 65 using (($1+$2)/2):(0.0):(safe($4,$3,0.0)) w yerrorbar ls 3 title '',\
'MADatNLO.HwU' index 65 using (($1+$2)/2):(safe($5,$3,1.0)-1.0) ls 3 title '',\
'MADatNLO.HwU' index 64 using (($1+$2)/2):(0.0):(safe($4,$3,0.0)) w yerrorbar ls 2 title '',\
'MADatNLO.HwU' index 64 using (($1+$2)/2):(safe($5,$3,1.0)-1.0) ls 2 title '',\
'MADatNLO.HwU' index 63 using (($1+$2)/2):(0.0):(safe($4,$3,0.0)) w yerrorbar ls 1 title '',\
'MADatNLO.HwU' index 63 using (($1+$2)/2):(safe($5,$3,1.0)-1.0) ls 1 title ''
#-- rendering subhistograms '(LO|#1LOAA|#1TOT|#1)/(NLO|#1 central value) ratio'
unset label
unset format
set yrange [-4.1757e+00:6.7736e-01]
set origin 0.0000e+00, 2.0000e-01
set size 1.0000e+00, 1.5000e-01
set mytics 2
set ytics auto
set format x
unset logscale y
set ylabel "ratio w.r.t. NLO|#1"
set label "(LO|#1LOAA|#1TOT|#1)/(NLO|#1 central value)" font ",9" at graph 0.03, graph 0.13
plot \
1.0 ls 999 title '',\
'MADatNLO.HwU' index 69 using (($1+$2)/2):7 ls 14 title '',\
'MADatNLO.HwU' index 69 using (($1+$2)/2):6 ls 14 title '',\
'MADatNLO.HwU' index 68 using (($1+$2)/2):7 ls 13 title '',\
'MADatNLO.HwU' index 68 using (($1+$2)/2):6 ls 13 title '',\
'MADatNLO.HwU' index 67 using (($1+$2)/2):7 ls 12 title '',\
'MADatNLO.HwU' index 67 using (($1+$2)/2):6 ls 12 title '',\
'MADatNLO.HwU' index 69 using (($1+$2)/2):5 ls 4 title '',\
'MADatNLO.HwU' index 69 using (($1+$2)/2):3:4 w yerrorbar ls 4 title '',\
'MADatNLO.HwU' index 69 using (($1+$2)/2):3 ls 4 title '',\
'MADatNLO.HwU' index 68 using (($1+$2)/2):5 ls 3 title '',\
'MADatNLO.HwU' index 68 using (($1+$2)/2):3:4 w yerrorbar ls 3 title '',\
'MADatNLO.HwU' index 68 using (($1+$2)/2):3 ls 3 title '',\
'MADatNLO.HwU' index 67 using (($1+$2)/2):5 ls 2 title '',\
'MADatNLO.HwU' index 67 using (($1+$2)/2):3:4 w yerrorbar ls 2 title '',\
'MADatNLO.HwU' index 67 using (($1+$2)/2):3 ls 2 title ''

unset label

################################################################################

################################################################################
### Rendering of the plot titled 'thetamup'
################################################################################

set multiplot
set label "thetamup" font ",13" at graph 0.04, graph 1.05
set xrange [0.0000e+00:3.1416e+00]
set bmargin 0 
set tmargin 0
set xtics nomirror
set ytics nomirror
set mytics 10
set xtics auto
set key horizontal noreverse maxcols 1 width -4 
set label front 'MadGraph5\_aMC\@NLO' font "Courier,11" rotate by 90 at graph 1.02, graph 0.04

#-- rendering subhistograms 'NLO|#1 and LO|#1 results'

set format y '10^{%T}'
set yrange [2.1378e-04:1.3607e-01]
set origin 0.0000e+00, 5.0000e-01
set size 1.0000e+00, 4.0000e-01
set mytics 10
set ytics auto
set format x ''
set logscale y
set ylabel "{/Symbol s} per bin [pb]"

plot \
sqrt(-1) ls 14 title 'TOT|#1, scale variation',\
sqrt(-1) ls 13 title 'LOAA|#1, scale variation',\
sqrt(-1) ls 12 title 'LO|#1, scale variation',\
sqrt(-1) ls 11 title 'NLO|#1, scale variation',\
'MADatNLO.HwU' index 73 using (($1+$2)/2):($3 >= 0 ? sqrt(-1) : abs($3)):4 w yerrorbar ls 104 title '',\
'MADatNLO.HwU' index 73 using (($1+$2)/2):($3 >= 0 ? sqrt(-1) : abs($3)) ls 104 title '',\
'MADatNLO.HwU' index 73 using (($1+$2)/2):($3 < 0 ? sqrt(-1) : $3):4 w yerrorbar ls 4 title '',\
'MADatNLO.HwU' index 73 using (($1+$2)/2):($3 < 0 ? sqrt(-1) : $3) ls 4 title 'TOT|#1, central value, dynamical\_scale\_choice=10',\
'MADatNLO.HwU' index 72 using (($1+$2)/2):($3 >= 0 ? sqrt(-1) : abs($3)):4 w yerrorbar ls 103 title '',\
'MADatNLO.HwU' index 72 using (($1+$2)/2):($3 >= 0 ? sqrt(-1) : abs($3)) ls 103 title '',\
'MADatNLO.HwU' index 72 using (($1+$2)/2):($3 < 0 ? sqrt(-1) : $3):4 w yerrorbar ls 3 title '',\
'MADatNLO.HwU' index 72 using (($1+$2)/2):($3 < 0 ? sqrt(-1) : $3) ls 3 title 'LOAA|#1, central value, dynamical\_scale\_choice=10',\
'MADatNLO.HwU' index 71 using (($1+$2)/2):($3 >= 0 ? sqrt(-1) : abs($3)):4 w yerrorbar ls 102 title '',\
'MADatNLO.HwU' index 71 using (($1+$2)/2):($3 >= 0 ? sqrt(-1) : abs($3)) ls 102 title '',\
'MADatNLO.HwU' index 71 using (($1+$2)/2):($3 < 0 ? sqrt(-1) : $3):4 w yerrorbar ls 2 title '',\
'MADatNLO.HwU' index 71 using (($1+$2)/2):($3 < 0 ? sqrt(-1) : $3) ls 2 title 'LO|#1, central value, dynamical\_scale\_choice=10',\
'MADatNLO.HwU' index 70 using (($1+$2)/2):($3 >= 0 ? sqrt(-1) : abs($3)):4 w yerrorbar ls 101 title '',\
'MADatNLO.HwU' index 70 using (($1+$2)/2):($3 >= 0 ? sqrt(-1) : abs($3)) ls 101 title '',\
'MADatNLO.HwU' index 70 using (($1+$2)/2):($3 < 0 ? sqrt(-1) : $3):4 w yerrorbar ls 1 title '',\
'MADatNLO.HwU' index 70 using (($1+$2)/2):($3 < 0 ? sqrt(-1) : $3) ls 1 title 'NLO|#1, central value, dynamical\_scale\_choice=10'
#-- rendering subhistograms 'Relative scale and PDF uncertainty'
unset label
unset format
set yrange [-5.2515e-01:5.5011e-01]
set origin 0.0000e+00, 3.5000e-01
set size 1.0000e+00, 1.5000e-01
set mytics 2
set ytics auto
set format x ''
unset logscale y
set ylabel "NLO|#1 rel.unc."
set label "Relative uncertainties w.r.t. central values" font ",9" front at graph 0.03, graph 0.13
plot \
'MADatNLO.HwU' index 73 using (($1+$2)/2):(safe($7,$3,1.0)-1.0) ls 14 title '',\
'MADatNLO.HwU' index 73 using (($1+$2)/2):(safe($6,$3,1.0)-1.0) ls 14 title '',\
'MADatNLO.HwU' index 72 using (($1+$2)/2):(safe($7,$3,1.0)-1.0) ls 13 title '',\
'MADatNLO.HwU' index 72 using (($1+$2)/2):(safe($6,$3,1.0)-1.0) ls 13 title '',\
'MADatNLO.HwU' index 71 using (($1+$2)/2):(safe($7,$3,1.0)-1.0) ls 12 title '',\
'MADatNLO.HwU' index 71 using (($1+$2)/2):(safe($6,$3,1.0)-1.0) ls 12 title '',\
'MADatNLO.HwU' index 70 using (($1+$2)/2):(safe($7,$3,1.0)-1.0) ls 11 title '',\
'MADatNLO.HwU' index 70 using (($1+$2)/2):(safe($6,$3,1.0)-1.0) ls 11 title '',\
0.0 ls 999 title '',\
'MADatNLO.HwU' index 73 using (($1+$2)/2):(0.0):(safe($4,$3,0.0)) w yerrorbar ls 4 title '',\
'MADatNLO.HwU' index 73 using (($1+$2)/2):(safe($5,$3,1.0)-1.0) ls 4 title '',\
'MADatNLO.HwU' index 72 using (($1+$2)/2):(0.0):(safe($4,$3,0.0)) w yerrorbar ls 3 title '',\
'MADatNLO.HwU' index 72 using (($1+$2)/2):(safe($5,$3,1.0)-1.0) ls 3 title '',\
'MADatNLO.HwU' index 71 using (($1+$2)/2):(0.0):(safe($4,$3,0.0)) w yerrorbar ls 2 title '',\
'MADatNLO.HwU' index 71 using (($1+$2)/2):(safe($5,$3,1.0)-1.0) ls 2 title '',\
'MADatNLO.HwU' index 70 using (($1+$2)/2):(0.0):(safe($4,$3,0.0)) w yerrorbar ls 1 title '',\
'MADatNLO.HwU' index 70 using (($1+$2)/2):(safe($5,$3,1.0)-1.0) ls 1 title ''
#-- rendering subhistograms '(LO|#1LOAA|#1TOT|#1)/(NLO|#1 central value) ratio'
unset label
unset format
set yrange [1.8685e-01:1.7692e+00]
set origin 0.0000e+00, 2.0000e-01
set size 1.0000e+00, 1.5000e-01
set mytics 2
set ytics auto
set format x
unset logscale y
set ylabel "ratio w.r.t. NLO|#1"
set label "(LO|#1LOAA|#1TOT|#1)/(NLO|#1 central value)" font ",9" at graph 0.03, graph 0.13
plot \
1.0 ls 999 title '',\
'MADatNLO.HwU' index 76 using (($1+$2)/2):7 ls 14 title '',\
'MADatNLO.HwU' index 76 using (($1+$2)/2):6 ls 14 title '',\
'MADatNLO.HwU' index 75 using (($1+$2)/2):7 ls 13 title '',\
'MADatNLO.HwU' index 75 using (($1+$2)/2):6 ls 13 title '',\
'MADatNLO.HwU' index 74 using (($1+$2)/2):7 ls 12 title '',\
'MADatNLO.HwU' index 74 using (($1+$2)/2):6 ls 12 title '',\
'MADatNLO.HwU' index 76 using (($1+$2)/2):5 ls 4 title '',\
'MADatNLO.HwU' index 76 using (($1+$2)/2):3:4 w yerrorbar ls 4 title '',\
'MADatNLO.HwU' index 76 using (($1+$2)/2):3 ls 4 title '',\
'MADatNLO.HwU' index 75 using (($1+$2)/2):5 ls 3 title '',\
'MADatNLO.HwU' index 75 using (($1+$2)/2):3:4 w yerrorbar ls 3 title '',\
'MADatNLO.HwU' index 75 using (($1+$2)/2):3 ls 3 title '',\
'MADatNLO.HwU' index 74 using (($1+$2)/2):5 ls 2 title '',\
'MADatNLO.HwU' index 74 using (($1+$2)/2):3:4 w yerrorbar ls 2 title '',\
'MADatNLO.HwU' index 74 using (($1+$2)/2):3 ls 2 title ''

unset label

################################################################################

################################################################################
### Rendering of the plot titled 'thetamum'
################################################################################

set multiplot
set label "thetamum" font ",13" at graph 0.04, graph 1.05
set xrange [0.0000e+00:3.1416e+00]
set bmargin 0 
set tmargin 0
set xtics nomirror
set ytics nomirror
set mytics 10
set xtics auto
set key horizontal noreverse maxcols 1 width -4 
set label front 'MadGraph5\_aMC\@NLO' font "Courier,11" rotate by 90 at graph 1.02, graph 0.04

#-- rendering subhistograms 'NLO|#1 and LO|#1 results'

set format y '10^{%T}'
set yrange [2.2903e-04:1.3610e-01]
set origin 0.0000e+00, 5.0000e-01
set size 1.0000e+00, 4.0000e-01
set mytics 10
set ytics auto
set format x ''
set logscale y
set ylabel "{/Symbol s} per bin [pb]"

plot \
sqrt(-1) ls 14 title 'TOT|#1, scale variation',\
sqrt(-1) ls 13 title 'LOAA|#1, scale variation',\
sqrt(-1) ls 12 title 'LO|#1, scale variation',\
sqrt(-1) ls 11 title 'NLO|#1, scale variation',\
'MADatNLO.HwU' index 80 using (($1+$2)/2):($3 >= 0 ? sqrt(-1) : abs($3)):4 w yerrorbar ls 104 title '',\
'MADatNLO.HwU' index 80 using (($1+$2)/2):($3 >= 0 ? sqrt(-1) : abs($3)) ls 104 title '',\
'MADatNLO.HwU' index 80 using (($1+$2)/2):($3 < 0 ? sqrt(-1) : $3):4 w yerrorbar ls 4 title '',\
'MADatNLO.HwU' index 80 using (($1+$2)/2):($3 < 0 ? sqrt(-1) : $3) ls 4 title 'TOT|#1, central value, dynamical\_scale\_choice=10',\
'MADatNLO.HwU' index 79 using (($1+$2)/2):($3 >= 0 ? sqrt(-1) : abs($3)):4 w yerrorbar ls 103 title '',\
'MADatNLO.HwU' index 79 using (($1+$2)/2):($3 >= 0 ? sqrt(-1) : abs($3)) ls 103 title '',\
'MADatNLO.HwU' index 79 using (($1+$2)/2):($3 < 0 ? sqrt(-1) : $3):4 w yerrorbar ls 3 title '',\
'MADatNLO.HwU' index 79 using (($1+$2)/2):($3 < 0 ? sqrt(-1) : $3) ls 3 title 'LOAA|#1, central value, dynamical\_scale\_choice=10',\
'MADatNLO.HwU' index 78 using (($1+$2)/2):($3 >= 0 ? sqrt(-1) : abs($3)):4 w yerrorbar ls 102 title '',\
'MADatNLO.HwU' index 78 using (($1+$2)/2):($3 >= 0 ? sqrt(-1) : abs($3)) ls 102 title '',\
'MADatNLO.HwU' index 78 using (($1+$2)/2):($3 < 0 ? sqrt(-1) : $3):4 w yerrorbar ls 2 title '',\
'MADatNLO.HwU' index 78 using (($1+$2)/2):($3 < 0 ? sqrt(-1) : $3) ls 2 title 'LO|#1, central value, dynamical\_scale\_choice=10',\
'MADatNLO.HwU' index 77 using (($1+$2)/2):($3 >= 0 ? sqrt(-1) : abs($3)):4 w yerrorbar ls 101 title '',\
'MADatNLO.HwU' index 77 using (($1+$2)/2):($3 >= 0 ? sqrt(-1) : abs($3)) ls 101 title '',\
'MADatNLO.HwU' index 77 using (($1+$2)/2):($3 < 0 ? sqrt(-1) : $3):4 w yerrorbar ls 1 title '',\
'MADatNLO.HwU' index 77 using (($1+$2)/2):($3 < 0 ? sqrt(-1) : $3) ls 1 title 'NLO|#1, central value, dynamical\_scale\_choice=10'
#-- rendering subhistograms 'Relative scale and PDF uncertainty'
unset label
unset format
set yrange [-5.2510e-01:5.5005e-01]
set origin 0.0000e+00, 3.5000e-01
set size 1.0000e+00, 1.5000e-01
set mytics 2
set ytics auto
set format x ''
unset logscale y
set ylabel "NLO|#1 rel.unc."
set label "Relative uncertainties w.r.t. central values" font ",9" front at graph 0.03, graph 0.13
plot \
'MADatNLO.HwU' index 80 using (($1+$2)/2):(safe($7,$3,1.0)-1.0) ls 14 title '',\
'MADatNLO.HwU' index 80 using (($1+$2)/2):(safe($6,$3,1.0)-1.0) ls 14 title '',\
'MADatNLO.HwU' index 79 using (($1+$2)/2):(safe($7,$3,1.0)-1.0) ls 13 title '',\
'MADatNLO.HwU' index 79 using (($1+$2)/2):(safe($6,$3,1.0)-1.0) ls 13 title '',\
'MADatNLO.HwU' index 78 using (($1+$2)/2):(safe($7,$3,1.0)-1.0) ls 12 title '',\
'MADatNLO.HwU' index 78 using (($1+$2)/2):(safe($6,$3,1.0)-1.0) ls 12 title '',\
'MADatNLO.HwU' index 77 using (($1+$2)/2):(safe($7,$3,1.0)-1.0) ls 11 title '',\
'MADatNLO.HwU' index 77 using (($1+$2)/2):(safe($6,$3,1.0)-1.0) ls 11 title '',\
0.0 ls 999 title '',\
'MADatNLO.HwU' index 80 using (($1+$2)/2):(0.0):(safe($4,$3,0.0)) w yerrorbar ls 4 title '',\
'MADatNLO.HwU' index 80 using (($1+$2)/2):(safe($5,$3,1.0)-1.0) ls 4 title '',\
'MADatNLO.HwU' index 79 using (($1+$2)/2):(0.0):(safe($4,$3,0.0)) w yerrorbar ls 3 title '',\
'MADatNLO.HwU' index 79 using (($1+$2)/2):(safe($5,$3,1.0)-1.0) ls 3 title '',\
'MADatNLO.HwU' index 78 using (($1+$2)/2):(0.0):(safe($4,$3,0.0)) w yerrorbar ls 2 title '',\
'MADatNLO.HwU' index 78 using (($1+$2)/2):(safe($5,$3,1.0)-1.0) ls 2 title '',\
'MADatNLO.HwU' index 77 using (($1+$2)/2):(0.0):(safe($4,$3,0.0)) w yerrorbar ls 1 title '',\
'MADatNLO.HwU' index 77 using (($1+$2)/2):(safe($5,$3,1.0)-1.0) ls 1 title ''
#-- rendering subhistograms '(LO|#1LOAA|#1TOT|#1)/(NLO|#1 central value) ratio'
unset label
unset format
set yrange [2.2354e-01:1.7345e+00]
set origin 0.0000e+00, 2.0000e-01
set size 1.0000e+00, 1.5000e-01
set mytics 2
set ytics auto
set format x
unset logscale y
set ylabel "ratio w.r.t. NLO|#1"
set label "(LO|#1LOAA|#1TOT|#1)/(NLO|#1 central value)" font ",9" at graph 0.03, graph 0.13
plot \
1.0 ls 999 title '',\
'MADatNLO.HwU' index 83 using (($1+$2)/2):7 ls 14 title '',\
'MADatNLO.HwU' index 83 using (($1+$2)/2):6 ls 14 title '',\
'MADatNLO.HwU' index 82 using (($1+$2)/2):7 ls 13 title '',\
'MADatNLO.HwU' index 82 using (($1+$2)/2):6 ls 13 title '',\
'MADatNLO.HwU' index 81 using (($1+$2)/2):7 ls 12 title '',\
'MADatNLO.HwU' index 81 using (($1+$2)/2):6 ls 12 title '',\
'MADatNLO.HwU' index 83 using (($1+$2)/2):5 ls 4 title '',\
'MADatNLO.HwU' index 83 using (($1+$2)/2):3:4 w yerrorbar ls 4 title '',\
'MADatNLO.HwU' index 83 using (($1+$2)/2):3 ls 4 title '',\
'MADatNLO.HwU' index 82 using (($1+$2)/2):5 ls 3 title '',\
'MADatNLO.HwU' index 82 using (($1+$2)/2):3:4 w yerrorbar ls 3 title '',\
'MADatNLO.HwU' index 82 using (($1+$2)/2):3 ls 3 title '',\
'MADatNLO.HwU' index 81 using (($1+$2)/2):5 ls 2 title '',\
'MADatNLO.HwU' index 81 using (($1+$2)/2):3:4 w yerrorbar ls 2 title '',\
'MADatNLO.HwU' index 81 using (($1+$2)/2):3 ls 2 title ''

unset label

################################################################################

################################################################################
### Rendering of the plot titled '2mu2top invm'
################################################################################

set multiplot
set label "2mu2top invm" font ",13" at graph 0.04, graph 1.05
set xrange [0.0000e+00:1.0000e+03]
set bmargin 0 
set tmargin 0
set xtics nomirror
set ytics nomirror
set mytics 10
set xtics auto
set key horizontal noreverse maxcols 1 width -4 
set label front 'MadGraph5\_aMC\@NLO' font "Courier,11" rotate by 90 at graph 1.02, graph 0.04

#-- rendering subhistograms 'NLO|#1 and LO|#1 results'

set format y '10^{%T}'
set yrange [2.1725e-03:1.6254e+01]
set origin 0.0000e+00, 5.0000e-01
set size 1.0000e+00, 4.0000e-01
set mytics 10
set ytics auto
set format x ''
set logscale y
set ylabel "{/Symbol s} per bin [pb]"

plot \
sqrt(-1) ls 14 title 'TOT|#1, scale variation',\
sqrt(-1) ls 13 title 'LOAA|#1, scale variation',\
sqrt(-1) ls 12 title 'LO|#1, scale variation',\
sqrt(-1) ls 11 title 'NLO|#1, scale variation',\
'MADatNLO.HwU' index 87 using (($1+$2)/2):($3 >= 0 ? sqrt(-1) : abs($3)):4 w yerrorbar ls 104 title '',\
'MADatNLO.HwU' index 87 using (($1+$2)/2):($3 >= 0 ? sqrt(-1) : abs($3)) ls 104 title '',\
'MADatNLO.HwU' index 87 using (($1+$2)/2):($3 < 0 ? sqrt(-1) : $3):4 w yerrorbar ls 4 title '',\
'MADatNLO.HwU' index 87 using (($1+$2)/2):($3 < 0 ? sqrt(-1) : $3) ls 4 title 'TOT|#1, central value, dynamical\_scale\_choice=10',\
'MADatNLO.HwU' index 86 using (($1+$2)/2):($3 >= 0 ? sqrt(-1) : abs($3)):4 w yerrorbar ls 103 title '',\
'MADatNLO.HwU' index 86 using (($1+$2)/2):($3 >= 0 ? sqrt(-1) : abs($3)) ls 103 title '',\
'MADatNLO.HwU' index 86 using (($1+$2)/2):($3 < 0 ? sqrt(-1) : $3):4 w yerrorbar ls 3 title '',\
'MADatNLO.HwU' index 86 using (($1+$2)/2):($3 < 0 ? sqrt(-1) : $3) ls 3 title 'LOAA|#1, central value, dynamical\_scale\_choice=10',\
'MADatNLO.HwU' index 85 using (($1+$2)/2):($3 >= 0 ? sqrt(-1) : abs($3)):4 w yerrorbar ls 102 title '',\
'MADatNLO.HwU' index 85 using (($1+$2)/2):($3 >= 0 ? sqrt(-1) : abs($3)) ls 102 title '',\
'MADatNLO.HwU' index 85 using (($1+$2)/2):($3 < 0 ? sqrt(-1) : $3):4 w yerrorbar ls 2 title '',\
'MADatNLO.HwU' index 85 using (($1+$2)/2):($3 < 0 ? sqrt(-1) : $3) ls 2 title 'LO|#1, central value, dynamical\_scale\_choice=10',\
'MADatNLO.HwU' index 84 using (($1+$2)/2):($3 >= 0 ? sqrt(-1) : abs($3)):4 w yerrorbar ls 101 title '',\
'MADatNLO.HwU' index 84 using (($1+$2)/2):($3 >= 0 ? sqrt(-1) : abs($3)) ls 101 title '',\
'MADatNLO.HwU' index 84 using (($1+$2)/2):($3 < 0 ? sqrt(-1) : $3):4 w yerrorbar ls 1 title '',\
'MADatNLO.HwU' index 84 using (($1+$2)/2):($3 < 0 ? sqrt(-1) : $3) ls 1 title 'NLO|#1, central value, dynamical\_scale\_choice=10'
#-- rendering subhistograms 'Relative scale and PDF uncertainty'
unset label
unset format
set yrange [-1.0547e+01:9.3107e+00]
set origin 0.0000e+00, 3.5000e-01
set size 1.0000e+00, 1.5000e-01
set mytics 2
set ytics auto
set format x ''
unset logscale y
set ylabel "NLO|#1 rel.unc."
set label "Relative uncertainties w.r.t. central values" font ",9" front at graph 0.03, graph 0.13
plot \
'MADatNLO.HwU' index 87 using (($1+$2)/2):(safe($7,$3,1.0)-1.0) ls 14 title '',\
'MADatNLO.HwU' index 87 using (($1+$2)/2):(safe($6,$3,1.0)-1.0) ls 14 title '',\
'MADatNLO.HwU' index 86 using (($1+$2)/2):(safe($7,$3,1.0)-1.0) ls 13 title '',\
'MADatNLO.HwU' index 86 using (($1+$2)/2):(safe($6,$3,1.0)-1.0) ls 13 title '',\
'MADatNLO.HwU' index 85 using (($1+$2)/2):(safe($7,$3,1.0)-1.0) ls 12 title '',\
'MADatNLO.HwU' index 85 using (($1+$2)/2):(safe($6,$3,1.0)-1.0) ls 12 title '',\
'MADatNLO.HwU' index 84 using (($1+$2)/2):(safe($7,$3,1.0)-1.0) ls 11 title '',\
'MADatNLO.HwU' index 84 using (($1+$2)/2):(safe($6,$3,1.0)-1.0) ls 11 title '',\
0.0 ls 999 title '',\
'MADatNLO.HwU' index 87 using (($1+$2)/2):(0.0):(safe($4,$3,0.0)) w yerrorbar ls 4 title '',\
'MADatNLO.HwU' index 87 using (($1+$2)/2):(safe($5,$3,1.0)-1.0) ls 4 title '',\
'MADatNLO.HwU' index 86 using (($1+$2)/2):(0.0):(safe($4,$3,0.0)) w yerrorbar ls 3 title '',\
'MADatNLO.HwU' index 86 using (($1+$2)/2):(safe($5,$3,1.0)-1.0) ls 3 title '',\
'MADatNLO.HwU' index 85 using (($1+$2)/2):(0.0):(safe($4,$3,0.0)) w yerrorbar ls 2 title '',\
'MADatNLO.HwU' index 85 using (($1+$2)/2):(safe($5,$3,1.0)-1.0) ls 2 title '',\
'MADatNLO.HwU' index 84 using (($1+$2)/2):(0.0):(safe($4,$3,0.0)) w yerrorbar ls 1 title '',\
'MADatNLO.HwU' index 84 using (($1+$2)/2):(safe($5,$3,1.0)-1.0) ls 1 title ''
#-- rendering subhistograms '(LO|#1LOAA|#1TOT|#1)/(NLO|#1 central value) ratio'
unset label
unset format
set yrange [-1.1184e+02:2.3791e+02]
set origin 0.0000e+00, 2.0000e-01
set size 1.0000e+00, 1.5000e-01
set mytics 2
set ytics auto
set format x
unset logscale y
set ylabel "ratio w.r.t. NLO|#1"
set label "(LO|#1LOAA|#1TOT|#1)/(NLO|#1 central value)" font ",9" at graph 0.03, graph 0.13
plot \
1.0 ls 999 title '',\
'MADatNLO.HwU' index 90 using (($1+$2)/2):7 ls 14 title '',\
'MADatNLO.HwU' index 90 using (($1+$2)/2):6 ls 14 title '',\
'MADatNLO.HwU' index 89 using (($1+$2)/2):7 ls 13 title '',\
'MADatNLO.HwU' index 89 using (($1+$2)/2):6 ls 13 title '',\
'MADatNLO.HwU' index 88 using (($1+$2)/2):7 ls 12 title '',\
'MADatNLO.HwU' index 88 using (($1+$2)/2):6 ls 12 title '',\
'MADatNLO.HwU' index 90 using (($1+$2)/2):5 ls 4 title '',\
'MADatNLO.HwU' index 90 using (($1+$2)/2):3:4 w yerrorbar ls 4 title '',\
'MADatNLO.HwU' index 90 using (($1+$2)/2):3 ls 4 title '',\
'MADatNLO.HwU' index 89 using (($1+$2)/2):5 ls 3 title '',\
'MADatNLO.HwU' index 89 using (($1+$2)/2):3:4 w yerrorbar ls 3 title '',\
'MADatNLO.HwU' index 89 using (($1+$2)/2):3 ls 3 title '',\
'MADatNLO.HwU' index 88 using (($1+$2)/2):5 ls 2 title '',\
'MADatNLO.HwU' index 88 using (($1+$2)/2):3:4 w yerrorbar ls 2 title '',\
'MADatNLO.HwU' index 88 using (($1+$2)/2):3 ls 2 title ''

unset label

################################################################################

################################################################################
### Rendering of the plot titled '2mu2top rap'
################################################################################

set multiplot
set label "2mu2top rap" font ",13" at graph 0.04, graph 1.05
set xrange [-3.0000e+00:3.0000e+00]
set bmargin 0 
set tmargin 0
set xtics nomirror
set ytics nomirror
set mytics 10
set xtics auto
set key horizontal noreverse maxcols 1 width -4 
set label front 'MadGraph5\_aMC\@NLO' font "Courier,11" rotate by 90 at graph 1.02, graph 0.04

#-- rendering subhistograms 'NLO|#1 and LO|#1 results'

set format y '10^{%T}'
set yrange [1.3873e-02:1.5010e+00]
set origin 0.0000e+00, 5.0000e-01
set size 1.0000e+00, 4.0000e-01
set mytics 10
set ytics auto
set format x ''
set logscale y
set ylabel "{/Symbol s} per bin [pb]"

plot \
sqrt(-1) ls 14 title 'TOT|#1, scale variation',\
sqrt(-1) ls 13 title 'LOAA|#1, scale variation',\
sqrt(-1) ls 12 title 'LO|#1, scale variation',\
sqrt(-1) ls 11 title 'NLO|#1, scale variation',\
'MADatNLO.HwU' index 94 using (($1+$2)/2):($3 >= 0 ? sqrt(-1) : abs($3)):4 w yerrorbar ls 104 title '',\
'MADatNLO.HwU' index 94 using (($1+$2)/2):($3 >= 0 ? sqrt(-1) : abs($3)) ls 104 title '',\
'MADatNLO.HwU' index 94 using (($1+$2)/2):($3 < 0 ? sqrt(-1) : $3):4 w yerrorbar ls 4 title '',\
'MADatNLO.HwU' index 94 using (($1+$2)/2):($3 < 0 ? sqrt(-1) : $3) ls 4 title 'TOT|#1, central value, dynamical\_scale\_choice=10',\
'MADatNLO.HwU' index 93 using (($1+$2)/2):($3 >= 0 ? sqrt(-1) : abs($3)):4 w yerrorbar ls 103 title '',\
'MADatNLO.HwU' index 93 using (($1+$2)/2):($3 >= 0 ? sqrt(-1) : abs($3)) ls 103 title '',\
'MADatNLO.HwU' index 93 using (($1+$2)/2):($3 < 0 ? sqrt(-1) : $3):4 w yerrorbar ls 3 title '',\
'MADatNLO.HwU' index 93 using (($1+$2)/2):($3 < 0 ? sqrt(-1) : $3) ls 3 title 'LOAA|#1, central value, dynamical\_scale\_choice=10',\
'MADatNLO.HwU' index 92 using (($1+$2)/2):($3 >= 0 ? sqrt(-1) : abs($3)):4 w yerrorbar ls 102 title '',\
'MADatNLO.HwU' index 92 using (($1+$2)/2):($3 >= 0 ? sqrt(-1) : abs($3)) ls 102 title '',\
'MADatNLO.HwU' index 92 using (($1+$2)/2):($3 < 0 ? sqrt(-1) : $3):4 w yerrorbar ls 2 title '',\
'MADatNLO.HwU' index 92 using (($1+$2)/2):($3 < 0 ? sqrt(-1) : $3) ls 2 title 'LO|#1, central value, dynamical\_scale\_choice=10',\
'MADatNLO.HwU' index 91 using (($1+$2)/2):($3 >= 0 ? sqrt(-1) : abs($3)):4 w yerrorbar ls 101 title '',\
'MADatNLO.HwU' index 91 using (($1+$2)/2):($3 >= 0 ? sqrt(-1) : abs($3)) ls 101 title '',\
'MADatNLO.HwU' index 91 using (($1+$2)/2):($3 < 0 ? sqrt(-1) : $3):4 w yerrorbar ls 1 title '',\
'MADatNLO.HwU' index 91 using (($1+$2)/2):($3 < 0 ? sqrt(-1) : $3) ls 1 title 'NLO|#1, central value, dynamical\_scale\_choice=10'
#-- rendering subhistograms 'Relative scale and PDF uncertainty'
unset label
unset format
set yrange [-2.4087e-01:2.3859e-01]
set origin 0.0000e+00, 3.5000e-01
set size 1.0000e+00, 1.5000e-01
set mytics 2
set ytics auto
set format x ''
unset logscale y
set ylabel "NLO|#1 rel.unc."
set label "Relative uncertainties w.r.t. central values" font ",9" front at graph 0.03, graph 0.13
plot \
'MADatNLO.HwU' index 94 using (($1+$2)/2):(safe($7,$3,1.0)-1.0) ls 14 title '',\
'MADatNLO.HwU' index 94 using (($1+$2)/2):(safe($6,$3,1.0)-1.0) ls 14 title '',\
'MADatNLO.HwU' index 93 using (($1+$2)/2):(safe($7,$3,1.0)-1.0) ls 13 title '',\
'MADatNLO.HwU' index 93 using (($1+$2)/2):(safe($6,$3,1.0)-1.0) ls 13 title '',\
'MADatNLO.HwU' index 92 using (($1+$2)/2):(safe($7,$3,1.0)-1.0) ls 12 title '',\
'MADatNLO.HwU' index 92 using (($1+$2)/2):(safe($6,$3,1.0)-1.0) ls 12 title '',\
'MADatNLO.HwU' index 91 using (($1+$2)/2):(safe($7,$3,1.0)-1.0) ls 11 title '',\
'MADatNLO.HwU' index 91 using (($1+$2)/2):(safe($6,$3,1.0)-1.0) ls 11 title '',\
0.0 ls 999 title '',\
'MADatNLO.HwU' index 94 using (($1+$2)/2):(0.0):(safe($4,$3,0.0)) w yerrorbar ls 4 title '',\
'MADatNLO.HwU' index 94 using (($1+$2)/2):(safe($5,$3,1.0)-1.0) ls 4 title '',\
'MADatNLO.HwU' index 93 using (($1+$2)/2):(0.0):(safe($4,$3,0.0)) w yerrorbar ls 3 title '',\
'MADatNLO.HwU' index 93 using (($1+$2)/2):(safe($5,$3,1.0)-1.0) ls 3 title '',\
'MADatNLO.HwU' index 92 using (($1+$2)/2):(0.0):(safe($4,$3,0.0)) w yerrorbar ls 2 title '',\
'MADatNLO.HwU' index 92 using (($1+$2)/2):(safe($5,$3,1.0)-1.0) ls 2 title '',\
'MADatNLO.HwU' index 91 using (($1+$2)/2):(0.0):(safe($4,$3,0.0)) w yerrorbar ls 1 title '',\
'MADatNLO.HwU' index 91 using (($1+$2)/2):(safe($5,$3,1.0)-1.0) ls 1 title ''
#-- rendering subhistograms '(LO|#1LOAA|#1TOT|#1)/(NLO|#1 central value) ratio'
unset label
unset format
set yrange [-1.0289e+01:1.8758e+00]
set origin 0.0000e+00, 2.0000e-01
set size 1.0000e+00, 1.5000e-01
set mytics 2
set ytics auto
set format x
unset logscale y
set ylabel "ratio w.r.t. NLO|#1"
set label "(LO|#1LOAA|#1TOT|#1)/(NLO|#1 central value)" font ",9" at graph 0.03, graph 0.13
plot \
1.0 ls 999 title '',\
'MADatNLO.HwU' index 97 using (($1+$2)/2):7 ls 14 title '',\
'MADatNLO.HwU' index 97 using (($1+$2)/2):6 ls 14 title '',\
'MADatNLO.HwU' index 96 using (($1+$2)/2):7 ls 13 title '',\
'MADatNLO.HwU' index 96 using (($1+$2)/2):6 ls 13 title '',\
'MADatNLO.HwU' index 95 using (($1+$2)/2):7 ls 12 title '',\
'MADatNLO.HwU' index 95 using (($1+$2)/2):6 ls 12 title '',\
'MADatNLO.HwU' index 97 using (($1+$2)/2):5 ls 4 title '',\
'MADatNLO.HwU' index 97 using (($1+$2)/2):3:4 w yerrorbar ls 4 title '',\
'MADatNLO.HwU' index 97 using (($1+$2)/2):3 ls 4 title '',\
'MADatNLO.HwU' index 96 using (($1+$2)/2):5 ls 3 title '',\
'MADatNLO.HwU' index 96 using (($1+$2)/2):3:4 w yerrorbar ls 3 title '',\
'MADatNLO.HwU' index 96 using (($1+$2)/2):3 ls 3 title '',\
'MADatNLO.HwU' index 95 using (($1+$2)/2):5 ls 2 title '',\
'MADatNLO.HwU' index 95 using (($1+$2)/2):3:4 w yerrorbar ls 2 title '',\
'MADatNLO.HwU' index 95 using (($1+$2)/2):3 ls 2 title ''

unset label

################################################################################

################################################################################
### Rendering of the plot titled '2mu2top pt'
################################################################################

set multiplot
set label "2mu2top pt" font ",13" at graph 0.04, graph 1.05
set xrange [0.0000e+00:5.0000e+03]
set bmargin 0 
set tmargin 0
set xtics nomirror
set ytics nomirror
set mytics 10
set xtics auto
set key horizontal noreverse maxcols 1 width -4 
set label front 'MadGraph5\_aMC\@NLO' font "Courier,11" rotate by 90 at graph 1.02, graph 0.04

#-- rendering subhistograms 'NLO|#1 and LO|#1 results'

set format y '10^{%T}'
set yrange [6.9778e-05:4.9732e-02]
set origin 0.0000e+00, 5.0000e-01
set size 1.0000e+00, 4.0000e-01
set mytics 10
set ytics auto
set format x ''
set logscale y
set ylabel "{/Symbol s} per bin [pb]"

plot \
sqrt(-1) ls 14 title 'TOT|#1, scale variation',\
sqrt(-1) ls 13 title 'LOAA|#1, scale variation',\
sqrt(-1) ls 12 title 'LO|#1, scale variation',\
sqrt(-1) ls 11 title 'NLO|#1, scale variation',\
'MADatNLO.HwU' index 101 using (($1+$2)/2):($3 >= 0 ? sqrt(-1) : abs($3)):4 w yerrorbar ls 104 title '',\
'MADatNLO.HwU' index 101 using (($1+$2)/2):($3 >= 0 ? sqrt(-1) : abs($3)) ls 104 title '',\
'MADatNLO.HwU' index 101 using (($1+$2)/2):($3 < 0 ? sqrt(-1) : $3):4 w yerrorbar ls 4 title '',\
'MADatNLO.HwU' index 101 using (($1+$2)/2):($3 < 0 ? sqrt(-1) : $3) ls 4 title 'TOT|#1, central value, dynamical\_scale\_choice=10',\
'MADatNLO.HwU' index 100 using (($1+$2)/2):($3 >= 0 ? sqrt(-1) : abs($3)):4 w yerrorbar ls 103 title '',\
'MADatNLO.HwU' index 100 using (($1+$2)/2):($3 >= 0 ? sqrt(-1) : abs($3)) ls 103 title '',\
'MADatNLO.HwU' index 100 using (($1+$2)/2):($3 < 0 ? sqrt(-1) : $3):4 w yerrorbar ls 3 title '',\
'MADatNLO.HwU' index 100 using (($1+$2)/2):($3 < 0 ? sqrt(-1) : $3) ls 3 title 'LOAA|#1, central value, dynamical\_scale\_choice=10',\
'MADatNLO.HwU' index 99 using (($1+$2)/2):($3 >= 0 ? sqrt(-1) : abs($3)):4 w yerrorbar ls 102 title '',\
'MADatNLO.HwU' index 99 using (($1+$2)/2):($3 >= 0 ? sqrt(-1) : abs($3)) ls 102 title '',\
'MADatNLO.HwU' index 99 using (($1+$2)/2):($3 < 0 ? sqrt(-1) : $3):4 w yerrorbar ls 2 title '',\
'MADatNLO.HwU' index 99 using (($1+$2)/2):($3 < 0 ? sqrt(-1) : $3) ls 2 title 'LO|#1, central value, dynamical\_scale\_choice=10',\
'MADatNLO.HwU' index 98 using (($1+$2)/2):($3 >= 0 ? sqrt(-1) : abs($3)):4 w yerrorbar ls 101 title '',\
'MADatNLO.HwU' index 98 using (($1+$2)/2):($3 >= 0 ? sqrt(-1) : abs($3)) ls 101 title '',\
'MADatNLO.HwU' index 98 using (($1+$2)/2):($3 < 0 ? sqrt(-1) : $3):4 w yerrorbar ls 1 title '',\
'MADatNLO.HwU' index 98 using (($1+$2)/2):($3 < 0 ? sqrt(-1) : $3) ls 1 title 'NLO|#1, central value, dynamical\_scale\_choice=10'
#-- rendering subhistograms 'Relative scale and PDF uncertainty'
unset label
unset format
set yrange [-2.8056e-02:3.3230e-02]
set origin 0.0000e+00, 3.5000e-01
set size 1.0000e+00, 1.5000e-01
set mytics 2
set ytics auto
set format x ''
unset logscale y
set ylabel "NLO|#1 rel.unc."
set label "Relative uncertainties w.r.t. central values" font ",9" front at graph 0.03, graph 0.13
plot \
'MADatNLO.HwU' index 101 using (($1+$2)/2):(safe($7,$3,1.0)-1.0) ls 14 title '',\
'MADatNLO.HwU' index 101 using (($1+$2)/2):(safe($6,$3,1.0)-1.0) ls 14 title '',\
'MADatNLO.HwU' index 100 using (($1+$2)/2):(safe($7,$3,1.0)-1.0) ls 13 title '',\
'MADatNLO.HwU' index 100 using (($1+$2)/2):(safe($6,$3,1.0)-1.0) ls 13 title '',\
'MADatNLO.HwU' index 99 using (($1+$2)/2):(safe($7,$3,1.0)-1.0) ls 12 title '',\
'MADatNLO.HwU' index 99 using (($1+$2)/2):(safe($6,$3,1.0)-1.0) ls 12 title '',\
'MADatNLO.HwU' index 98 using (($1+$2)/2):(safe($7,$3,1.0)-1.0) ls 11 title '',\
'MADatNLO.HwU' index 98 using (($1+$2)/2):(safe($6,$3,1.0)-1.0) ls 11 title '',\
0.0 ls 999 title '',\
'MADatNLO.HwU' index 101 using (($1+$2)/2):(0.0):(safe($4,$3,0.0)) w yerrorbar ls 4 title '',\
'MADatNLO.HwU' index 101 using (($1+$2)/2):(safe($5,$3,1.0)-1.0) ls 4 title '',\
'MADatNLO.HwU' index 100 using (($1+$2)/2):(0.0):(safe($4,$3,0.0)) w yerrorbar ls 3 title '',\
'MADatNLO.HwU' index 100 using (($1+$2)/2):(safe($5,$3,1.0)-1.0) ls 3 title '',\
'MADatNLO.HwU' index 99 using (($1+$2)/2):(0.0):(safe($4,$3,0.0)) w yerrorbar ls 2 title '',\
'MADatNLO.HwU' index 99 using (($1+$2)/2):(safe($5,$3,1.0)-1.0) ls 2 title '',\
'MADatNLO.HwU' index 98 using (($1+$2)/2):(0.0):(safe($4,$3,0.0)) w yerrorbar ls 1 title '',\
'MADatNLO.HwU' index 98 using (($1+$2)/2):(safe($5,$3,1.0)-1.0) ls 1 title ''
#-- rendering subhistograms '(LO|#1LOAA|#1TOT|#1)/(NLO|#1 central value) ratio'
unset label
unset format
set yrange [-2.2013e+00:4.0283e+00]
set origin 0.0000e+00, 2.0000e-01
set size 1.0000e+00, 1.5000e-01
set mytics 2
set ytics auto
set format x
unset logscale y
set ylabel "ratio w.r.t. NLO|#1"
set label "(LO|#1LOAA|#1TOT|#1)/(NLO|#1 central value)" font ",9" at graph 0.03, graph 0.13
plot \
1.0 ls 999 title '',\
'MADatNLO.HwU' index 104 using (($1+$2)/2):7 ls 14 title '',\
'MADatNLO.HwU' index 104 using (($1+$2)/2):6 ls 14 title '',\
'MADatNLO.HwU' index 103 using (($1+$2)/2):7 ls 13 title '',\
'MADatNLO.HwU' index 103 using (($1+$2)/2):6 ls 13 title '',\
'MADatNLO.HwU' index 102 using (($1+$2)/2):7 ls 12 title '',\
'MADatNLO.HwU' index 102 using (($1+$2)/2):6 ls 12 title '',\
'MADatNLO.HwU' index 104 using (($1+$2)/2):5 ls 4 title '',\
'MADatNLO.HwU' index 104 using (($1+$2)/2):3:4 w yerrorbar ls 4 title '',\
'MADatNLO.HwU' index 104 using (($1+$2)/2):3 ls 4 title '',\
'MADatNLO.HwU' index 103 using (($1+$2)/2):5 ls 3 title '',\
'MADatNLO.HwU' index 103 using (($1+$2)/2):3:4 w yerrorbar ls 3 title '',\
'MADatNLO.HwU' index 103 using (($1+$2)/2):3 ls 3 title '',\
'MADatNLO.HwU' index 102 using (($1+$2)/2):5 ls 2 title '',\
'MADatNLO.HwU' index 102 using (($1+$2)/2):3:4 w yerrorbar ls 2 title '',\
'MADatNLO.HwU' index 102 using (($1+$2)/2):3 ls 2 title ''

unset label

################################################################################
unset multiplot
!ps2pdf "MADatNLO.ps" &> /dev/null
